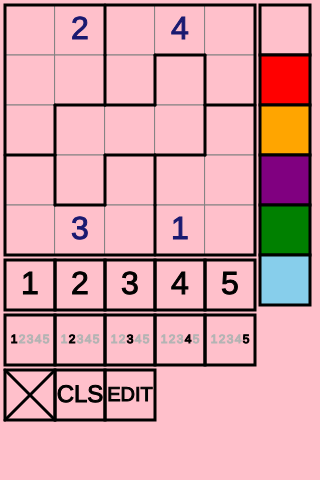
Frame 1 (no input)
Frame 60 (no input): identical to frame 1, image omitted
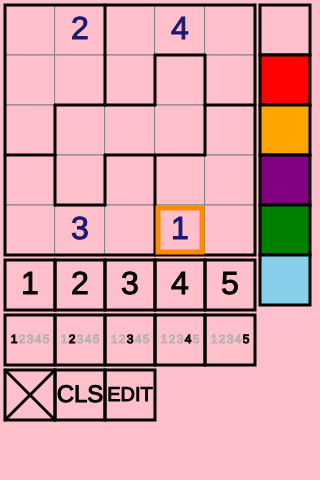
Frame 120 (the mouse pressed at the canvas centre since frame 60)

The p5.js sketch that drew these frames (run headless with seeded random() and noise() and a simulated clock; from frame 60 on, the mouse is pressed at the canvas centre):

// p5.js sketch
// ── sketch.js
'use strict';

let pattern = [];
let pattern_ans_list = [];
let ans_no;
let pattern_ans;

let pattern_no = 541;
let pattern_num = { 1:2, 3:4, 21:3, 23:1,};

let cell_color_no = [];
let cell_num = [];
let cell_small_num = [];


const GAP_Y = 5;
const STAGE_X = 5;
const STAGE_Y = GAP_Y;
const YOKO = 5;
const TATE = 5;
const SIZE = 50;

const color_palette = [
    'pink',
    'red', 'orange', 'purple', 'green', 'skyblue',
    //'limegreen', 'gray', 'blue', 'greenyellow',
    //'white', 'black',
];

const PALETTE_KAZU = color_palette.length;
const PALETTE_X = STAGE_X + YOKO * SIZE + GAP_Y;
const PALETTE_Y = STAGE_Y;
const PALETTE_YOKO = 1;
const PALETTE_TATE = color_palette.length;
const PALETTE_SIZE = SIZE;

const NUM_X = STAGE_X;
const NUM_Y = STAGE_Y + SIZE * 5 + GAP_Y;
const NUM_SIZE = Math.floor(SIZE * YOKO / 5);

const SMALL_NUM_X = STAGE_X;
const SMALL_NUM_Y = NUM_Y + NUM_SIZE + GAP_Y;
const SMALL_NUM_SIZE = NUM_SIZE;

const COMMAND_X = STAGE_X;
const COMMAND_Y = SMALL_NUM_Y + NUM_SIZE + GAP_Y;
const COMMAND_SIZE = NUM_SIZE;
const COMMAND_KAZU = 3;

let selected_cells = [];
let edit_mode = false;

//----------------------------------------
function setup() {
    createCanvas(320, 480);

    build_pattern(pattern_no);
    for (const k in pattern_num) {
        cell_num[k] = pattern_num[k];
    }
    edit_mode = false;
}

function draw() {
    if (edit_mode) {
        background('skyblue');
    } else {
        background('pink');
    }

    for (let i = 0; i < 25; i++) {
        let x = STAGE_X + (i % 5) * SIZE;
        let y = STAGE_Y + Math.floor(i / 5) * SIZE;
        let color_no = cell_color_no[i] || 0;
        let num = cell_num[i];
        let small_num = cell_small_num[i];
        
        fill(color_palette[color_no]);
        stroke(128);
        strokeWeight(1);
        rect(x, y, SIZE);

        if (edit_mode) {
            stroke('midnightblue');
            fill('midnightblue');
            strokeWeight(1);
            textSize(32);
            textAlign(CENTER, CENTER);
            text(pattern_ans[i], x + SIZE / 2, y + SIZE / 2);
        } else if (1 <= num && num <= 5) {
            if (i in pattern_num) {
                stroke('midnightblue');
                fill('midnightblue');
            } else {
                stroke(0);
                fill(0);
            }
            strokeWeight(1);
            textSize(32);
            textAlign(CENTER, CENTER);
            text(num, x + SIZE / 2, y + SIZE / 2);
        } else if (small_num && small_num.length > 0) {
            strokeWeight(1);
            textSize(12);
            textAlign(CENTER, CENTER);
            for (let num of small_num) {
                stroke(0)
                fill(0);
                text(num, x + NUM_SIZE / 2 + (num - 3) * 8, y + NUM_SIZE / 2);
            }
        }
    }

    //----------
    stroke(0);
    strokeWeight(3);
    for (let i = 0; i < 25; i++) {
        let x = STAGE_X + (i % 5) * SIZE;
        let y = STAGE_Y + Math.floor(i / 5) * SIZE;

        let block = [];
        for (let b of pattern) {
            if (b.includes(i)) {
                block = b;
                break;
            }
        }
        if (i % 5 != 4 && !block.includes(i + 1)) {
            line(x+SIZE, y, x+SIZE, y+SIZE);
        }
        if (i < 20 && !block.includes(i + 5)) {
            line(x, y+SIZE, x+SIZE, y+SIZE);
        }
    }
    stroke(0);
    strokeWeight(3);
    noFill();
    rect(STAGE_X, STAGE_Y, SIZE * 5);

    for (const cell of selected_cells) {
        let x = STAGE_X + (cell % YOKO) * SIZE;
        let y = STAGE_Y + Math.floor(cell / YOKO) * SIZE;
        stroke('darkorange');
        strokeWeight(5);
        noFill();
        rect(x + 3, y + 3, SIZE - 6);
    }

    //----------
    for (let i = 0; i < color_palette.length; i++) {
        let x = PALETTE_X + (i % PALETTE_YOKO) * PALETTE_SIZE;
        let y = PALETTE_Y + Math.floor(i / PALETTE_YOKO) * PALETTE_SIZE;
        stroke(0);
        strokeWeight(3);
        fill(color_palette[i]);
        rect(x, y, PALETTE_SIZE);
    }

    //----------
    for (let i = 0; i < 5; i++) {
        let x = NUM_X + i * NUM_SIZE;
        let y = NUM_Y;
        stroke(0);
        strokeWeight(3);
        noFill();
        rect(x, y, NUM_SIZE);

        let moji = `${i + 1}`;
        strokeWeight(1);
        fill(0);
        textSize(32);
        textAlign(CENTER, CENTER);
        if (edit_mode) {
            textSize(20);
            switch (i) {
            case 0:
                moji = '-100';
                break;
            case 1:
                moji = '-10';
                break;
            case 2:
                moji = `${pattern_no + 1}`;
                break;
            case 3:
                moji = '+10';
                break;
            case 4:
                moji = '+100';
                break;
            }
        }
        text(moji, x + NUM_SIZE / 2, y + NUM_SIZE / 2);
    }

    //----------
    for (let i = 0; i < 5; i++) {
        let x = SMALL_NUM_X + i * NUM_SIZE;
        let y = SMALL_NUM_Y;
    
        stroke(0);
        strokeWeight(3);
        noFill();
        rect(x, y, NUM_SIZE);

        strokeWeight(1);
        textSize(12);
        textAlign(CENTER, CENTER);
        stroke(180);
        fill(180);
        for (let j = 0; j < 5; j++) {
            if (j == i) continue;
            text(j + 1, x + NUM_SIZE / 2 + (j - 2) * 8, y + NUM_SIZE / 2);
        }
        stroke(0)
        fill(0);
        text(i + 1, x + NUM_SIZE / 2 + (i - 2) * 8, y + NUM_SIZE / 2);
    }

    //----------
    for (let i = 0; i < COMMAND_KAZU; i++) {
        let x = COMMAND_X + i * COMMAND_SIZE;
        let y = COMMAND_Y;
    
        stroke(0);
        strokeWeight(3);
        noFill();
        rect(x, y, COMMAND_SIZE);
        if (i == 0) {
            if (edit_mode) {
                strokeWeight(1);
                textSize(24)
                stroke(0);
                fill(0);
                text(ans_no + 1, x + COMMAND_SIZE / 2, y + COMMAND_SIZE / 2)
            } else {
                stroke(0);
                strokeWeight(3);
                line(x, y, x + COMMAND_SIZE, y + COMMAND_SIZE);
                line(x + COMMAND_SIZE, y, x, y + COMMAND_SIZE);
            }
        } else if (i == 1) {
            strokeWeight(1);
            textSize(24)
            stroke(0);
            fill(0);
            text('CLS', x + COMMAND_SIZE / 2, y + COMMAND_SIZE / 2)
        } else if (i == 2) {
            strokeWeight(1);
            textSize(20);
            stroke(0);
            fill(0);
            text('EDIT', x + COMMAND_SIZE / 2, y + COMMAND_SIZE / 2)
        }
    }
}

function mousePressed() {
    let yoko = Math.floor((mouseX - STAGE_X) / SIZE);
    let tate = Math.floor((mouseY - STAGE_Y) / SIZE);

    let palette_yoko = Math.floor((mouseX - PALETTE_X) / PALETTE_SIZE);
    let palette_tate = Math.floor((mouseY - PALETTE_Y) / PALETTE_SIZE);

    let num = -1;
    let small_num = -1;
    let cell_no = -1;
    let palette_no = -1;
    let command_no = -1;
    let unselected = false;
    if (0 <= yoko && yoko < YOKO && 0 <= tate && tate < TATE) {
        cell_no = yoko + tate * YOKO;
    } else if (0 <= palette_yoko && palette_yoko < PALETTE_YOKO && 0 <= palette_tate && palette_tate < PALETTE_TATE) {
        palette_no = palette_yoko + palette_tate * PALETTE_YOKO;
    } else if (NUM_X < mouseX && mouseX < NUM_X + NUM_SIZE * 5 && NUM_Y < mouseY && mouseY < NUM_Y + NUM_SIZE) {
        num = Math.floor((mouseX - NUM_X) / NUM_SIZE) + 1;
    } else if (SMALL_NUM_X < mouseX && mouseX < SMALL_NUM_X + NUM_SIZE * 5 && SMALL_NUM_Y < mouseY && mouseY < SMALL_NUM_Y + NUM_SIZE) {
        small_num = Math.floor((mouseX - NUM_X) / NUM_SIZE) + 1;
    } else if (COMMAND_X < mouseX && mouseX < COMMAND_X + COMMAND_SIZE * COMMAND_KAZU && COMMAND_Y < mouseY && mouseY < COMMAND_Y + COMMAND_SIZE) {
        command_no = Math.floor((mouseX - COMMAND_X) / COMMAND_SIZE);
    } else {
        unselected = true;
    }

    if (0 <= cell_no) {
        let idx = selected_cells.indexOf(cell_no);
        if (idx >= 0) {
            selected_cells.splice(idx, 1);
        } else {
            selected_cells.push(cell_no);
            //selected_cells = [cell_no];
        }
    } else if (0 <= palette_no && palette_no < PALETTE_KAZU) {
        for (const cell of selected_cells) {
            cell_color_no[cell] = palette_no;
        }
    } else if (1 <= num && num <= 5) {
        if (edit_mode) {
            switch (num) {
            case 1:
                pattern_no -= 100;
                break;                
            case 2:
                pattern_no -= 10;
                break;
            case 3:
                pattern_no++;
                break;
            case 4:
                pattern_no += 10;
                break;
            case 5:
                pattern_no += 100;
                break;
            }

            if (pattern_no < 0) {
                pattern_no += pattern_list.length;
            } else if (pattern_no >= pattern_list.length) {
                pattern_no = pattern_no - pattern_list.length;
            }
            build_pattern(pattern_no);
        } else {
            for (const cell of selected_cells) {
                if (!(cell in pattern_num)) {
                    cell_num[cell] = num;
                }
            }
        }
        selected_cells = [];
    } else if (1 <= small_num && small_num <= 5) {
        let delete_flg = false;
        if (selected_cells.length > 0) {
            const cell = selected_cells[selected_cells.length - 1];
            if (cell_small_num[cell] && cell_small_num[cell].includes(small_num)) {
                delete_flg = true;
            }
        }
        for (const cell of selected_cells) {
            if (delete_flg) {
                let idx = cell_small_num[cell].indexOf(small_num);
                if (idx >= 0) {
                    cell_small_num[cell].splice(idx, 1);
                }
            } else {
                if (cell_small_num[cell]) {
                    if (!cell_small_num[cell].includes(small_num)) {
                        cell_small_num[cell].push(small_num);
                    }
                } else {
                    cell_small_num[cell] = [small_num];
                }
            }
        }
    } else if (0 <= command_no) {
        if (command_no == 0) {
            if (edit_mode) {
                ans_no++;
                if (ans_no >= pattern_ans_list.length) {
                    ans_no = 0;
                }
                pattern_ans = pattern_ans_list[ans_no];
            } else {
                for (const cell of selected_cells) {
                    if (!(cell in pattern_num)) {
                        cell_num[cell] = 0;
                        cell_small_num[cell] = [];
                    }
                }
            }
        } else if (command_no == 1) {
            cell_num = [];
            cell_small_num = [];
            cell_color_no = [];
            for (const k in pattern_num) {
                cell_num[k] = pattern_num[k];
            }    
        } else if (command_no == 2) {
            if (edit_mode) {
                edit_mode = false;
                pattern_num = {};
                for (const cell of selected_cells) {
                    pattern_num[cell] = pattern_ans[cell];
                }

                cell_num = [];
                cell_small_num = [];
                cell_color_no = [];
                for (const k in pattern_num) {
                    cell_num[k] = pattern_num[k];
                }

                selected_cells = [];
            } else if (cell_small_num.length == 0 && cell_color_no.length == 0) {
                /*
                const moji = `パターン番号 1-${pattern_list.length}`;
                let result = prompt(moji, pattern_no + 1);
                */
                let result = pattern_no + 1;
                if (result && 1 <= result && result < pattern_list.length + 1) {
                    edit_mode = true;
                    pattern_no = result - 1;
                    build_pattern(pattern_no);
                    selected_cells = [];
                }
            }
        }
    } else if (unselected) {
        selected_cells = [];
    }
}
//-----------------------------------
function build_pattern(pattern_no) {
    pattern = build_pattern_sub(pattern_no);
    pattern_ans_list = build_pattern_ans(pattern);
    if (pattern_ans_list.length == 0) {
        pattern_ans_list.push([0,0,0,0,0,0,0,0,0,0,0,0,0,0,0,0,0,0,0,0,0,0,0,0,0,]);
    }
    ans_no = pattern_ans_list.length - 1;
    pattern_ans = pattern_ans_list[ans_no];
}

function build_pattern_sub(pattern_no) {
    let new_pattern  = [];
    let fifth_block = [0,1,2,3,4,5,6,7,8,9,10,11,12,13,14,15,16,17,18,19,20,21,22,23,24];
    const block_list = pattern_list[pattern_no];
    for (let i = 0; i < 4; i++) {
        new_pattern[i] = block_pattern_list[i][block_list[i]];
        fifth_block = fifth_block.filter(e => { return !new_pattern[i].includes(e) });
    }
    new_pattern[4] = fifth_block;
    return new_pattern;
}

function build_pattern_ans(new_pattern) {
    let ans_list = [];
    for (const ans of latin_square_list) {
        let flg = true;
        for (const block of new_pattern) {
            let arr = [];
            for (const e of block) {
                arr.push(ans[e]);
            }
            if (new Set(arr).size != 5) {
                flg = false;
                break;
            }
        }
        if (flg) {
            ans_list.push(ans);
        }
    }

    return ans_list;
}

// ── data.js
const latin_square_list = [
    [ 1,2,3,4,5,2,1,4,5,3,3,4,5,1,2,4,5,2,3,1,5,3,1,2,4,],
    [ 1,2,3,4,5,2,1,4,5,3,3,4,5,1,2,5,3,1,2,4,4,5,2,3,1,],
    [ 1,2,3,4,5,2,1,4,5,3,3,4,5,2,1,4,5,1,3,2,5,3,2,1,4,],
    [ 1,2,3,4,5,2,1,4,5,3,3,4,5,2,1,5,3,2,1,4,4,5,1,3,2,],
    [ 1,2,3,4,5,2,1,4,5,3,3,5,1,2,4,4,3,5,1,2,5,4,2,3,1,],
    [ 1,2,3,4,5,2,1,4,5,3,3,5,1,2,4,5,4,2,3,1,4,3,5,1,2,],
    [ 1,2,3,4,5,2,1,4,5,3,3,5,2,1,4,4,3,5,2,1,5,4,1,3,2,],
    [ 1,2,3,4,5,2,1,4,5,3,3,5,2,1,4,5,4,1,3,2,4,3,5,2,1,],
    [ 1,2,3,4,5,2,1,4,5,3,4,3,5,1,2,3,5,1,2,4,5,4,2,3,1,],
    [ 1,2,3,4,5,2,1,4,5,3,4,3,5,1,2,5,4,2,3,1,3,5,1,2,4,],
    [ 1,2,3,4,5,2,1,4,5,3,4,3,5,2,1,3,5,2,1,4,5,4,1,3,2,],
    [ 1,2,3,4,5,2,1,4,5,3,4,3,5,2,1,5,4,1,3,2,3,5,2,1,4,],
    [ 1,2,3,4,5,2,1,4,5,3,4,5,1,3,2,3,4,5,2,1,5,3,2,1,4,],
    [ 1,2,3,4,5,2,1,4,5,3,4,5,1,3,2,5,3,2,1,4,3,4,5,2,1,],
    [ 1,2,3,4,5,2,1,4,5,3,4,5,2,3,1,3,4,5,1,2,5,3,1,2,4,],
    [ 1,2,3,4,5,2,1,4,5,3,4,5,2,3,1,5,3,1,2,4,3,4,5,1,2,],
    [ 1,2,3,4,5,2,1,4,5,3,5,3,1,2,4,3,4,5,1,2,4,5,2,3,1,],
    [ 1,2,3,4,5,2,1,4,5,3,5,3,1,2,4,4,5,2,3,1,3,4,5,1,2,],
    [ 1,2,3,4,5,2,1,4,5,3,5,3,2,1,4,3,4,5,2,1,4,5,1,3,2,],
    [ 1,2,3,4,5,2,1,4,5,3,5,3,2,1,4,4,5,1,3,2,3,4,5,2,1,],
    [ 1,2,3,4,5,2,1,4,5,3,5,4,1,3,2,3,5,2,1,4,4,3,5,2,1,],
    [ 1,2,3,4,5,2,1,4,5,3,5,4,1,3,2,4,3,5,2,1,3,5,2,1,4,],
    [ 1,2,3,4,5,2,1,4,5,3,5,4,2,3,1,3,5,1,2,4,4,3,5,1,2,],
    [ 1,2,3,4,5,2,1,4,5,3,5,4,2,3,1,4,3,5,1,2,3,5,1,2,4,],
    [ 1,2,3,4,5,2,1,5,3,4,3,4,1,5,2,4,5,2,1,3,5,3,4,2,1,],
    [ 1,2,3,4,5,2,1,5,3,4,3,4,1,5,2,5,3,4,2,1,4,5,2,1,3,],
    [ 1,2,3,4,5,2,1,5,3,4,3,4,2,5,1,4,5,1,2,3,5,3,4,1,2,],
    [ 1,2,3,4,5,2,1,5,3,4,3,4,2,5,1,5,3,4,1,2,4,5,1,2,3,],
    [ 1,2,3,4,5,2,1,5,3,4,3,5,4,1,2,4,3,2,5,1,5,4,1,2,3,],
    [ 1,2,3,4,5,2,1,5,3,4,3,5,4,1,2,5,4,1,2,3,4,3,2,5,1,],
    [ 1,2,3,4,5,2,1,5,3,4,3,5,4,2,1,4,3,1,5,2,5,4,2,1,3,],
    [ 1,2,3,4,5,2,1,5,3,4,3,5,4,2,1,5,4,2,1,3,4,3,1,5,2,],
    [ 1,2,3,4,5,2,1,5,3,4,4,3,1,5,2,3,5,4,2,1,5,4,2,1,3,],
    [ 1,2,3,4,5,2,1,5,3,4,4,3,1,5,2,5,4,2,1,3,3,5,4,2,1,],
    [ 1,2,3,4,5,2,1,5,3,4,4,3,2,5,1,3,5,4,1,2,5,4,1,2,3,],
    [ 1,2,3,4,5,2,1,5,3,4,4,3,2,5,1,5,4,1,2,3,3,5,4,1,2,],
    [ 1,2,3,4,5,2,1,5,3,4,4,5,1,2,3,3,4,2,5,1,5,3,4,1,2,],
    [ 1,2,3,4,5,2,1,5,3,4,4,5,1,2,3,5,3,4,1,2,3,4,2,5,1,],
    [ 1,2,3,4,5,2,1,5,3,4,4,5,2,1,3,3,4,1,5,2,5,3,4,2,1,],
    [ 1,2,3,4,5,2,1,5,3,4,4,5,2,1,3,5,3,4,2,1,3,4,1,5,2,],
    [ 1,2,3,4,5,2,1,5,3,4,5,3,4,1,2,3,4,2,5,1,4,5,1,2,3,],
    [ 1,2,3,4,5,2,1,5,3,4,5,3,4,1,2,4,5,1,2,3,3,4,2,5,1,],
    [ 1,2,3,4,5,2,1,5,3,4,5,3,4,2,1,3,4,1,5,2,4,5,2,1,3,],
    [ 1,2,3,4,5,2,1,5,3,4,5,3,4,2,1,4,5,2,1,3,3,4,1,5,2,],
    [ 1,2,3,4,5,2,1,5,3,4,5,4,1,2,3,3,5,4,1,2,4,3,2,5,1,],
    [ 1,2,3,4,5,2,1,5,3,4,5,4,1,2,3,4,3,2,5,1,3,5,4,1,2,],
    [ 1,2,3,4,5,2,1,5,3,4,5,4,2,1,3,3,5,4,2,1,4,3,1,5,2,],
    [ 1,2,3,4,5,2,1,5,3,4,5,4,2,1,3,4,3,1,5,2,3,5,4,2,1,],
    [ 1,2,3,4,5,2,3,1,5,4,3,4,5,1,2,4,5,2,3,1,5,1,4,2,3,],
    [ 1,2,3,4,5,2,3,1,5,4,3,4,5,1,2,5,1,4,2,3,4,5,2,3,1,],
    [ 1,2,3,4,5,2,3,1,5,4,3,4,5,2,1,4,5,2,1,3,5,1,4,3,2,],
    [ 1,2,3,4,5,2,3,1,5,4,3,4,5,2,1,5,1,4,3,2,4,5,2,1,3,],
    [ 1,2,3,4,5,2,3,1,5,4,3,5,4,1,2,4,1,5,2,3,5,4,2,3,1,],
    [ 1,2,3,4,5,2,3,1,5,4,3,5,4,1,2,5,4,2,3,1,4,1,5,2,3,],
    [ 1,2,3,4,5,2,3,1,5,4,3,5,4,2,1,4,1,5,3,2,5,4,2,1,3,],
    [ 1,2,3,4,5,2,3,1,5,4,3,5,4,2,1,5,4,2,1,3,4,1,5,3,2,],
    [ 1,2,3,4,5,2,3,1,5,4,4,1,5,2,3,3,5,4,1,2,5,4,2,3,1,],
    [ 1,2,3,4,5,2,3,1,5,4,4,1,5,2,3,5,4,2,3,1,3,5,4,1,2,],
    [ 1,2,3,4,5,2,3,1,5,4,4,1,5,3,2,3,5,4,2,1,5,4,2,1,3,],
    [ 1,2,3,4,5,2,3,1,5,4,4,1,5,3,2,5,4,2,1,3,3,5,4,2,1,],
    [ 1,2,3,4,5,2,3,1,5,4,4,5,2,1,3,3,4,5,2,1,5,1,4,3,2,],
    [ 1,2,3,4,5,2,3,1,5,4,4,5,2,1,3,5,1,4,3,2,3,4,5,2,1,],
    [ 1,2,3,4,5,2,3,1,5,4,4,5,2,3,1,3,4,5,1,2,5,1,4,2,3,],
    [ 1,2,3,4,5,2,3,1,5,4,4,5,2,3,1,5,1,4,2,3,3,4,5,1,2,],
    [ 1,2,3,4,5,2,3,1,5,4,5,1,4,2,3,3,4,5,1,2,4,5,2,3,1,],
    [ 1,2,3,4,5,2,3,1,5,4,5,1,4,2,3,4,5,2,3,1,3,4,5,1,2,],
    [ 1,2,3,4,5,2,3,1,5,4,5,1,4,3,2,3,4,5,2,1,4,5,2,1,3,],
    [ 1,2,3,4,5,2,3,1,5,4,5,1,4,3,2,4,5,2,1,3,3,4,5,2,1,],
    [ 1,2,3,4,5,2,3,1,5,4,5,4,2,1,3,3,5,4,2,1,4,1,5,3,2,],
    [ 1,2,3,4,5,2,3,1,5,4,5,4,2,1,3,4,1,5,3,2,3,5,4,2,1,],
    [ 1,2,3,4,5,2,3,1,5,4,5,4,2,3,1,3,5,4,1,2,4,1,5,2,3,],
    [ 1,2,3,4,5,2,3,1,5,4,5,4,2,3,1,4,1,5,2,3,3,5,4,1,2,],
    [ 1,2,3,4,5,2,3,4,5,1,3,1,5,2,4,4,5,1,3,2,5,4,2,1,3,],
    [ 1,2,3,4,5,2,3,4,5,1,3,1,5,2,4,4,5,2,1,3,5,4,1,3,2,],
    [ 1,2,3,4,5,2,3,4,5,1,3,1,5,2,4,5,4,1,3,2,4,5,2,1,3,],
    [ 1,2,3,4,5,2,3,4,5,1,3,1,5,2,4,5,4,2,1,3,4,5,1,3,2,],
    [ 1,2,3,4,5,2,3,4,5,1,3,4,5,1,2,4,5,1,2,3,5,1,2,3,4,],
    [ 1,2,3,4,5,2,3,4,5,1,3,4,5,1,2,5,1,2,3,4,4,5,1,2,3,],
    [ 1,2,3,4,5,2,3,4,5,1,3,5,1,2,4,4,1,5,3,2,5,4,2,1,3,],
    [ 1,2,3,4,5,2,3,4,5,1,3,5,1,2,4,5,4,2,1,3,4,1,5,3,2,],
    [ 1,2,3,4,5,2,3,4,5,1,3,5,2,1,4,4,1,5,2,3,5,4,1,3,2,],
    [ 1,2,3,4,5,2,3,4,5,1,3,5,2,1,4,4,1,5,3,2,5,4,1,2,3,],
    [ 1,2,3,4,5,2,3,4,5,1,3,5,2,1,4,5,4,1,2,3,4,1,5,3,2,],
    [ 1,2,3,4,5,2,3,4,5,1,3,5,2,1,4,5,4,1,3,2,4,1,5,2,3,],
    [ 1,2,3,4,5,2,3,4,5,1,4,1,5,2,3,3,5,2,1,4,5,4,1,3,2,],
    [ 1,2,3,4,5,2,3,4,5,1,4,1,5,2,3,5,4,1,3,2,3,5,2,1,4,],
    [ 1,2,3,4,5,2,3,4,5,1,4,1,5,3,2,3,5,1,2,4,5,4,2,1,3,],
    [ 1,2,3,4,5,2,3,4,5,1,4,1,5,3,2,3,5,2,1,4,5,4,1,2,3,],
    [ 1,2,3,4,5,2,3,4,5,1,4,1,5,3,2,5,4,1,2,3,3,5,2,1,4,],
    [ 1,2,3,4,5,2,3,4,5,1,4,1,5,3,2,5,4,2,1,3,3,5,1,2,4,],
    [ 1,2,3,4,5,2,3,4,5,1,4,5,1,2,3,3,4,5,1,2,5,1,2,3,4,],
    [ 1,2,3,4,5,2,3,4,5,1,4,5,1,2,3,5,1,2,3,4,3,4,5,1,2,],
    [ 1,2,3,4,5,2,3,4,5,1,4,5,1,3,2,3,1,5,2,4,5,4,2,1,3,],
    [ 1,2,3,4,5,2,3,4,5,1,4,5,1,3,2,5,4,2,1,3,3,1,5,2,4,],
    [ 1,2,3,4,5,2,3,4,5,1,4,5,2,1,3,3,1,5,2,4,5,4,1,3,2,],
    [ 1,2,3,4,5,2,3,4,5,1,4,5,2,1,3,5,4,1,3,2,3,1,5,2,4,],
    [ 1,2,3,4,5,2,3,4,5,1,5,1,2,3,4,3,4,5,1,2,4,5,1,2,3,],
    [ 1,2,3,4,5,2,3,4,5,1,5,1,2,3,4,4,5,1,2,3,3,4,5,1,2,],
    [ 1,2,3,4,5,2,3,4,5,1,5,4,1,2,3,3,5,2,1,4,4,1,5,3,2,],
    [ 1,2,3,4,5,2,3,4,5,1,5,4,1,2,3,4,1,5,3,2,3,5,2,1,4,],
    [ 1,2,3,4,5,2,3,4,5,1,5,4,1,3,2,3,1,5,2,4,4,5,2,1,3,],
    [ 1,2,3,4,5,2,3,4,5,1,5,4,1,3,2,3,5,2,1,4,4,1,5,2,3,],
    [ 1,2,3,4,5,2,3,4,5,1,5,4,1,3,2,4,1,5,2,3,3,5,2,1,4,],
    [ 1,2,3,4,5,2,3,4,5,1,5,4,1,3,2,4,5,2,1,3,3,1,5,2,4,],
    [ 1,2,3,4,5,2,3,4,5,1,5,4,2,1,3,3,1,5,2,4,4,5,1,3,2,],
    [ 1,2,3,4,5,2,3,4,5,1,5,4,2,1,3,3,5,1,2,4,4,1,5,3,2,],
    [ 1,2,3,4,5,2,3,4,5,1,5,4,2,1,3,4,1,5,3,2,3,5,1,2,4,],
    [ 1,2,3,4,5,2,3,4,5,1,5,4,2,1,3,4,5,1,3,2,3,1,5,2,4,],
    [ 1,2,3,4,5,2,3,5,1,4,3,1,4,5,2,4,5,1,2,3,5,4,2,3,1,],
    [ 1,2,3,4,5,2,3,5,1,4,3,1,4,5,2,4,5,2,3,1,5,4,1,2,3,],
    [ 1,2,3,4,5,2,3,5,1,4,3,1,4,5,2,5,4,1,2,3,4,5,2,3,1,],
    [ 1,2,3,4,5,2,3,5,1,4,3,1,4,5,2,5,4,2,3,1,4,5,1,2,3,],
    [ 1,2,3,4,5,2,3,5,1,4,3,4,1,5,2,4,5,2,3,1,5,1,4,2,3,],
    [ 1,2,3,4,5,2,3,5,1,4,3,4,1,5,2,5,1,4,2,3,4,5,2,3,1,],
    [ 1,2,3,4,5,2,3,5,1,4,3,4,2,5,1,4,5,1,2,3,5,1,4,3,2,],
    [ 1,2,3,4,5,2,3,5,1,4,3,4,2,5,1,4,5,1,3,2,5,1,4,2,3,],
    [ 1,2,3,4,5,2,3,5,1,4,3,4,2,5,1,5,1,4,2,3,4,5,1,3,2,],
    [ 1,2,3,4,5,2,3,5,1,4,3,4,2,5,1,5,1,4,3,2,4,5,1,2,3,],
    [ 1,2,3,4,5,2,3,5,1,4,3,5,4,2,1,4,1,2,5,3,5,4,1,3,2,],
    [ 1,2,3,4,5,2,3,5,1,4,3,5,4,2,1,5,4,1,3,2,4,1,2,5,3,],
    [ 1,2,3,4,5,2,3,5,1,4,4,1,2,5,3,3,5,4,2,1,5,4,1,3,2,],
    [ 1,2,3,4,5,2,3,5,1,4,4,1,2,5,3,5,4,1,3,2,3,5,4,2,1,],
    [ 1,2,3,4,5,2,3,5,1,4,4,5,1,2,3,3,1,4,5,2,5,4,2,3,1,],
    [ 1,2,3,4,5,2,3,5,1,4,4,5,1,2,3,3,4,2,5,1,5,1,4,3,2,],
    [ 1,2,3,4,5,2,3,5,1,4,4,5,1,2,3,5,1,4,3,2,3,4,2,5,1,],
    [ 1,2,3,4,5,2,3,5,1,4,4,5,1,2,3,5,4,2,3,1,3,1,4,5,2,],
    [ 1,2,3,4,5,2,3,5,1,4,4,5,1,3,2,3,4,2,5,1,5,1,4,2,3,],
    [ 1,2,3,4,5,2,3,5,1,4,4,5,1,3,2,5,1,4,2,3,3,4,2,5,1,],
    [ 1,2,3,4,5,2,3,5,1,4,4,5,2,3,1,3,1,4,5,2,5,4,1,2,3,],
    [ 1,2,3,4,5,2,3,5,1,4,4,5,2,3,1,3,4,1,5,2,5,1,4,2,3,],
    [ 1,2,3,4,5,2,3,5,1,4,4,5,2,3,1,5,1,4,2,3,3,4,1,5,2,],
    [ 1,2,3,4,5,2,3,5,1,4,4,5,2,3,1,5,4,1,2,3,3,1,4,5,2,],
    [ 1,2,3,4,5,2,3,5,1,4,5,1,4,2,3,3,4,1,5,2,4,5,2,3,1,],
    [ 1,2,3,4,5,2,3,5,1,4,5,1,4,2,3,3,4,2,5,1,4,5,1,3,2,],
    [ 1,2,3,4,5,2,3,5,1,4,5,1,4,2,3,4,5,1,3,2,3,4,2,5,1,],
    [ 1,2,3,4,5,2,3,5,1,4,5,1,4,2,3,4,5,2,3,1,3,4,1,5,2,],
    [ 1,2,3,4,5,2,3,5,1,4,5,1,4,3,2,3,4,2,5,1,4,5,1,2,3,],
    [ 1,2,3,4,5,2,3,5,1,4,5,1,4,3,2,4,5,1,2,3,3,4,2,5,1,],
    [ 1,2,3,4,5,2,3,5,1,4,5,4,1,2,3,3,1,4,5,2,4,5,2,3,1,],
    [ 1,2,3,4,5,2,3,5,1,4,5,4,1,2,3,4,5,2,3,1,3,1,4,5,2,],
    [ 1,2,3,4,5,2,3,5,1,4,5,4,1,3,2,3,5,4,2,1,4,1,2,5,3,],
    [ 1,2,3,4,5,2,3,5,1,4,5,4,1,3,2,4,1,2,5,3,3,5,4,2,1,],
    [ 1,2,3,4,5,2,3,5,1,4,5,4,2,3,1,3,1,4,5,2,4,5,1,2,3,],
    [ 1,2,3,4,5,2,3,5,1,4,5,4,2,3,1,4,5,1,2,3,3,1,4,5,2,],
    [ 1,2,3,4,5,2,4,1,5,3,3,1,5,2,4,4,5,2,3,1,5,3,4,1,2,],
    [ 1,2,3,4,5,2,4,1,5,3,3,1,5,2,4,5,3,4,1,2,4,5,2,3,1,],
    [ 1,2,3,4,5,2,4,1,5,3,3,5,2,1,4,4,1,5,3,2,5,3,4,2,1,],
    [ 1,2,3,4,5,2,4,1,5,3,3,5,2,1,4,4,3,5,2,1,5,1,4,3,2,],
    [ 1,2,3,4,5,2,4,1,5,3,3,5,2,1,4,5,1,4,3,2,4,3,5,2,1,],
    [ 1,2,3,4,5,2,4,1,5,3,3,5,2,1,4,5,3,4,2,1,4,1,5,3,2,],
    [ 1,2,3,4,5,2,4,1,5,3,3,5,4,1,2,4,3,5,2,1,5,1,2,3,4,],
    [ 1,2,3,4,5,2,4,1,5,3,3,5,4,1,2,5,1,2,3,4,4,3,5,2,1,],
    [ 1,2,3,4,5,2,4,1,5,3,3,5,4,2,1,4,1,5,3,2,5,3,2,1,4,],
    [ 1,2,3,4,5,2,4,1,5,3,3,5,4,2,1,4,3,5,1,2,5,1,2,3,4,],
    [ 1,2,3,4,5,2,4,1,5,3,3,5,4,2,1,5,1,2,3,4,4,3,5,1,2,],
    [ 1,2,3,4,5,2,4,1,5,3,3,5,4,2,1,5,3,2,1,4,4,1,5,3,2,],
    [ 1,2,3,4,5,2,4,1,5,3,4,1,5,3,2,3,5,2,1,4,5,3,4,2,1,],
    [ 1,2,3,4,5,2,4,1,5,3,4,1,5,3,2,3,5,4,2,1,5,3,2,1,4,],
    [ 1,2,3,4,5,2,4,1,5,3,4,1,5,3,2,5,3,2,1,4,3,5,4,2,1,],
    [ 1,2,3,4,5,2,4,1,5,3,4,1,5,3,2,5,3,4,2,1,3,5,2,1,4,],
    [ 1,2,3,4,5,2,4,1,5,3,4,3,5,1,2,3,5,4,2,1,5,1,2,3,4,],
    [ 1,2,3,4,5,2,4,1,5,3,4,3,5,1,2,5,1,2,3,4,3,5,4,2,1,],
    [ 1,2,3,4,5,2,4,1,5,3,4,3,5,2,1,3,5,2,1,4,5,1,4,3,2,],
    [ 1,2,3,4,5,2,4,1,5,3,4,3,5,2,1,3,5,4,1,2,5,1,2,3,4,],
    [ 1,2,3,4,5,2,4,1,5,3,4,3,5,2,1,5,1,2,3,4,3,5,4,1,2,],
    [ 1,2,3,4,5,2,4,1,5,3,4,3,5,2,1,5,1,4,3,2,3,5,2,1,4,],
    [ 1,2,3,4,5,2,4,1,5,3,4,5,2,3,1,3,1,5,2,4,5,3,4,1,2,],
    [ 1,2,3,4,5,2,4,1,5,3,4,5,2,3,1,5,3,4,1,2,3,1,5,2,4,],
    [ 1,2,3,4,5,2,4,1,5,3,5,1,2,3,4,3,5,4,1,2,4,3,5,2,1,],
    [ 1,2,3,4,5,2,4,1,5,3,5,1,2,3,4,3,5,4,2,1,4,3,5,1,2,],
    [ 1,2,3,4,5,2,4,1,5,3,5,1,2,3,4,4,3,5,1,2,3,5,4,2,1,],
    [ 1,2,3,4,5,2,4,1,5,3,5,1,2,3,4,4,3,5,2,1,3,5,4,1,2,],
    [ 1,2,3,4,5,2,4,1,5,3,5,1,4,3,2,3,5,2,1,4,4,3,5,2,1,],
    [ 1,2,3,4,5,2,4,1,5,3,5,1,4,3,2,4,3,5,2,1,3,5,2,1,4,],
    [ 1,2,3,4,5,2,4,1,5,3,5,3,2,1,4,3,5,4,2,1,4,1,5,3,2,],
    [ 1,2,3,4,5,2,4,1,5,3,5,3,2,1,4,4,1,5,3,2,3,5,4,2,1,],
    [ 1,2,3,4,5,2,4,1,5,3,5,3,4,1,2,3,1,5,2,4,4,5,2,3,1,],
    [ 1,2,3,4,5,2,4,1,5,3,5,3,4,1,2,4,5,2,3,1,3,1,5,2,4,],
    [ 1,2,3,4,5,2,4,1,5,3,5,3,4,2,1,3,5,2,1,4,4,1,5,3,2,],
    [ 1,2,3,4,5,2,4,1,5,3,5,3,4,2,1,4,1,5,3,2,3,5,2,1,4,],
    [ 1,2,3,4,5,2,4,5,1,3,3,1,2,5,4,4,5,1,3,2,5,3,4,2,1,],
    [ 1,2,3,4,5,2,4,5,1,3,3,1,2,5,4,5,3,4,2,1,4,5,1,3,2,],
    [ 1,2,3,4,5,2,4,5,1,3,3,1,4,5,2,4,5,2,3,1,5,3,1,2,4,],
    [ 1,2,3,4,5,2,4,5,1,3,3,1,4,5,2,5,3,1,2,4,4,5,2,3,1,],
    [ 1,2,3,4,5,2,4,5,1,3,3,5,1,2,4,4,3,2,5,1,5,1,4,3,2,],
    [ 1,2,3,4,5,2,4,5,1,3,3,5,1,2,4,5,1,4,3,2,4,3,2,5,1,],
    [ 1,2,3,4,5,2,4,5,1,3,3,5,4,2,1,4,3,1,5,2,5,1,2,3,4,],
    [ 1,2,3,4,5,2,4,5,1,3,3,5,4,2,1,5,1,2,3,4,4,3,1,5,2,],
    [ 1,2,3,4,5,2,4,5,1,3,4,3,1,5,2,3,5,4,2,1,5,1,2,3,4,],
    [ 1,2,3,4,5,2,4,5,1,3,4,3,1,5,2,5,1,2,3,4,3,5,4,2,1,],
    [ 1,2,3,4,5,2,4,5,1,3,4,3,2,5,1,3,5,1,2,4,5,1,4,3,2,],
    [ 1,2,3,4,5,2,4,5,1,3,4,3,2,5,1,5,1,4,3,2,3,5,1,2,4,],
    [ 1,2,3,4,5,2,4,5,1,3,4,5,1,3,2,3,1,2,5,4,5,3,4,2,1,],
    [ 1,2,3,4,5,2,4,5,1,3,4,5,1,3,2,5,3,4,2,1,3,1,2,5,4,],
    [ 1,2,3,4,5,2,4,5,1,3,4,5,2,3,1,3,1,4,5,2,5,3,1,2,4,],
    [ 1,2,3,4,5,2,4,5,1,3,4,5,2,3,1,5,3,1,2,4,3,1,4,5,2,],
    [ 1,2,3,4,5,2,4,5,1,3,5,1,2,3,4,3,5,4,2,1,4,3,1,5,2,],
    [ 1,2,3,4,5,2,4,5,1,3,5,1,2,3,4,4,3,1,5,2,3,5,4,2,1,],
    [ 1,2,3,4,5,2,4,5,1,3,5,1,4,3,2,3,5,1,2,4,4,3,2,5,1,],
    [ 1,2,3,4,5,2,4,5,1,3,5,1,4,3,2,4,3,2,5,1,3,5,1,2,4,],
    [ 1,2,3,4,5,2,4,5,1,3,5,3,1,2,4,3,1,4,5,2,4,5,2,3,1,],
    [ 1,2,3,4,5,2,4,5,1,3,5,3,1,2,4,4,5,2,3,1,3,1,4,5,2,],
    [ 1,2,3,4,5,2,4,5,1,3,5,3,4,2,1,3,1,2,5,4,4,5,1,3,2,],
    [ 1,2,3,4,5,2,4,5,1,3,5,3,4,2,1,4,5,1,3,2,3,1,2,5,4,],
    [ 1,2,3,4,5,2,4,5,3,1,3,1,2,5,4,4,5,1,2,3,5,3,4,1,2,],
    [ 1,2,3,4,5,2,4,5,3,1,3,1,2,5,4,5,3,4,1,2,4,5,1,2,3,],
    [ 1,2,3,4,5,2,4,5,3,1,3,1,4,5,2,4,5,1,2,3,5,3,2,1,4,],
    [ 1,2,3,4,5,2,4,5,3,1,3,1,4,5,2,4,5,2,1,3,5,3,1,2,4,],
    [ 1,2,3,4,5,2,4,5,3,1,3,1,4,5,2,5,3,1,2,4,4,5,2,1,3,],
    [ 1,2,3,4,5,2,4,5,3,1,3,1,4,5,2,5,3,2,1,4,4,5,1,2,3,],
    [ 1,2,3,4,5,2,4,5,3,1,3,5,1,2,4,4,1,2,5,3,5,3,4,1,2,],
    [ 1,2,3,4,5,2,4,5,3,1,3,5,1,2,4,5,3,4,1,2,4,1,2,5,3,],
    [ 1,2,3,4,5,2,4,5,3,1,3,5,2,1,4,4,3,1,5,2,5,1,4,2,3,],
    [ 1,2,3,4,5,2,4,5,3,1,3,5,2,1,4,5,1,4,2,3,4,3,1,5,2,],
    [ 1,2,3,4,5,2,4,5,3,1,3,5,4,1,2,4,1,2,5,3,5,3,1,2,4,],
    [ 1,2,3,4,5,2,4,5,3,1,3,5,4,1,2,5,3,1,2,4,4,1,2,5,3,],
    [ 1,2,3,4,5,2,4,5,3,1,4,1,2,5,3,3,5,1,2,4,5,3,4,1,2,],
    [ 1,2,3,4,5,2,4,5,3,1,4,1,2,5,3,3,5,4,1,2,5,3,1,2,4,],
    [ 1,2,3,4,5,2,4,5,3,1,4,1,2,5,3,5,3,1,2,4,3,5,4,1,2,],
    [ 1,2,3,4,5,2,4,5,3,1,4,1,2,5,3,5,3,4,1,2,3,5,1,2,4,],
    [ 1,2,3,4,5,2,4,5,3,1,4,3,1,5,2,3,5,2,1,4,5,1,4,2,3,],
    [ 1,2,3,4,5,2,4,5,3,1,4,3,1,5,2,5,1,4,2,3,3,5,2,1,4,],
    [ 1,2,3,4,5,2,4,5,3,1,4,5,1,2,3,3,1,2,5,4,5,3,4,1,2,],
    [ 1,2,3,4,5,2,4,5,3,1,4,5,1,2,3,3,1,4,5,2,5,3,2,1,4,],
    [ 1,2,3,4,5,2,4,5,3,1,4,5,1,2,3,5,3,2,1,4,3,1,4,5,2,],
    [ 1,2,3,4,5,2,4,5,3,1,4,5,1,2,3,5,3,4,1,2,3,1,2,5,4,],
    [ 1,2,3,4,5,2,4,5,3,1,4,5,2,1,3,3,1,4,5,2,5,3,1,2,4,],
    [ 1,2,3,4,5,2,4,5,3,1,4,5,2,1,3,5,3,1,2,4,3,1,4,5,2,],
    [ 1,2,3,4,5,2,4,5,3,1,5,1,4,2,3,3,5,2,1,4,4,3,1,5,2,],
    [ 1,2,3,4,5,2,4,5,3,1,5,1,4,2,3,4,3,1,5,2,3,5,2,1,4,],
    [ 1,2,3,4,5,2,4,5,3,1,5,3,1,2,4,3,1,4,5,2,4,5,2,1,3,],
    [ 1,2,3,4,5,2,4,5,3,1,5,3,1,2,4,3,5,4,1,2,4,1,2,5,3,],
    [ 1,2,3,4,5,2,4,5,3,1,5,3,1,2,4,4,1,2,5,3,3,5,4,1,2,],
    [ 1,2,3,4,5,2,4,5,3,1,5,3,1,2,4,4,5,2,1,3,3,1,4,5,2,],
    [ 1,2,3,4,5,2,4,5,3,1,5,3,2,1,4,3,1,4,5,2,4,5,1,2,3,],
    [ 1,2,3,4,5,2,4,5,3,1,5,3,2,1,4,4,5,1,2,3,3,1,4,5,2,],
    [ 1,2,3,4,5,2,4,5,3,1,5,3,4,1,2,3,1,2,5,4,4,5,1,2,3,],
    [ 1,2,3,4,5,2,4,5,3,1,5,3,4,1,2,3,5,1,2,4,4,1,2,5,3,],
    [ 1,2,3,4,5,2,4,5,3,1,5,3,4,1,2,4,1,2,5,3,3,5,1,2,4,],
    [ 1,2,3,4,5,2,4,5,3,1,5,3,4,1,2,4,5,1,2,3,3,1,2,5,4,],
    [ 1,2,3,4,5,2,5,1,3,4,3,1,4,5,2,4,3,5,2,1,5,4,2,1,3,],
    [ 1,2,3,4,5,2,5,1,3,4,3,1,4,5,2,5,4,2,1,3,4,3,5,2,1,],
    [ 1,2,3,4,5,2,5,1,3,4,3,4,2,5,1,4,1,5,2,3,5,3,4,1,2,],
    [ 1,2,3,4,5,2,5,1,3,4,3,4,2,5,1,4,3,5,1,2,5,1,4,2,3,],
    [ 1,2,3,4,5,2,5,1,3,4,3,4,2,5,1,5,1,4,2,3,4,3,5,1,2,],
    [ 1,2,3,4,5,2,5,1,3,4,3,4,2,5,1,5,3,4,1,2,4,1,5,2,3,],
    [ 1,2,3,4,5,2,5,1,3,4,3,4,5,1,2,4,1,2,5,3,5,3,4,2,1,],
    [ 1,2,3,4,5,2,5,1,3,4,3,4,5,1,2,4,3,2,5,1,5,1,4,2,3,],
    [ 1,2,3,4,5,2,5,1,3,4,3,4,5,1,2,5,1,4,2,3,4,3,2,5,1,],
    [ 1,2,3,4,5,2,5,1,3,4,3,4,5,1,2,5,3,4,2,1,4,1,2,5,3,],
    [ 1,2,3,4,5,2,5,1,3,4,3,4,5,2,1,4,1,2,5,3,5,3,4,1,2,],
    [ 1,2,3,4,5,2,5,1,3,4,3,4,5,2,1,5,3,4,1,2,4,1,2,5,3,],
    [ 1,2,3,4,5,2,5,1,3,4,4,1,2,5,3,3,4,5,1,2,5,3,4,2,1,],
    [ 1,2,3,4,5,2,5,1,3,4,4,1,2,5,3,3,4,5,2,1,5,3,4,1,2,],
    [ 1,2,3,4,5,2,5,1,3,4,4,1,2,5,3,5,3,4,1,2,3,4,5,2,1,],
    [ 1,2,3,4,5,2,5,1,3,4,4,1,2,5,3,5,3,4,2,1,3,4,5,1,2,],
    [ 1,2,3,4,5,2,5,1,3,4,4,1,5,2,3,3,4,2,5,1,5,3,4,1,2,],
    [ 1,2,3,4,5,2,5,1,3,4,4,1,5,2,3,5,3,4,1,2,3,4,2,5,1,],
    [ 1,2,3,4,5,2,5,1,3,4,4,3,2,5,1,3,4,5,1,2,5,1,4,2,3,],
    [ 1,2,3,4,5,2,5,1,3,4,4,3,2,5,1,5,1,4,2,3,3,4,5,1,2,],
    [ 1,2,3,4,5,2,5,1,3,4,4,3,5,1,2,3,4,2,5,1,5,1,4,2,3,],
    [ 1,2,3,4,5,2,5,1,3,4,4,3,5,1,2,5,1,4,2,3,3,4,2,5,1,],
    [ 1,2,3,4,5,2,5,1,3,4,4,3,5,2,1,3,1,4,5,2,5,4,2,1,3,],
    [ 1,2,3,4,5,2,5,1,3,4,4,3,5,2,1,5,4,2,1,3,3,1,4,5,2,],
    [ 1,2,3,4,5,2,5,1,3,4,5,1,4,2,3,3,4,2,5,1,4,3,5,1,2,],
    [ 1,2,3,4,5,2,5,1,3,4,5,1,4,2,3,3,4,5,1,2,4,3,2,5,1,],
    [ 1,2,3,4,5,2,5,1,3,4,5,1,4,2,3,4,3,2,5,1,3,4,5,1,2,],
    [ 1,2,3,4,5,2,5,1,3,4,5,1,4,2,3,4,3,5,1,2,3,4,2,5,1,],
    [ 1,2,3,4,5,2,5,1,3,4,5,3,4,1,2,3,4,2,5,1,4,1,5,2,3,],
    [ 1,2,3,4,5,2,5,1,3,4,5,3,4,1,2,3,4,5,2,1,4,1,2,5,3,],
    [ 1,2,3,4,5,2,5,1,3,4,5,3,4,1,2,4,1,2,5,3,3,4,5,2,1,],
    [ 1,2,3,4,5,2,5,1,3,4,5,3,4,1,2,4,1,5,2,3,3,4,2,5,1,],
    [ 1,2,3,4,5,2,5,1,3,4,5,3,4,2,1,3,4,5,1,2,4,1,2,5,3,],
    [ 1,2,3,4,5,2,5,1,3,4,5,3,4,2,1,4,1,2,5,3,3,4,5,1,2,],
    [ 1,2,3,4,5,2,5,1,3,4,5,4,2,1,3,3,1,4,5,2,4,3,5,2,1,],
    [ 1,2,3,4,5,2,5,1,3,4,5,4,2,1,3,4,3,5,2,1,3,1,4,5,2,],
    [ 1,2,3,4,5,2,5,4,1,3,3,1,2,5,4,4,3,5,2,1,5,4,1,3,2,],
    [ 1,2,3,4,5,2,5,4,1,3,3,1,2,5,4,5,4,1,3,2,4,3,5,2,1,],
    [ 1,2,3,4,5,2,5,4,1,3,3,1,5,2,4,4,3,1,5,2,5,4,2,3,1,],
    [ 1,2,3,4,5,2,5,4,1,3,3,1,5,2,4,4,3,2,5,1,5,4,1,3,2,],
    [ 1,2,3,4,5,2,5,4,1,3,3,1,5,2,4,5,4,1,3,2,4,3,2,5,1,],
    [ 1,2,3,4,5,2,5,4,1,3,3,1,5,2,4,5,4,2,3,1,4,3,1,5,2,],
    [ 1,2,3,4,5,2,5,4,1,3,3,4,1,5,2,4,3,5,2,1,5,1,2,3,4,],
    [ 1,2,3,4,5,2,5,4,1,3,3,4,1,5,2,5,1,2,3,4,4,3,5,2,1,],
    [ 1,2,3,4,5,2,5,4,1,3,3,4,2,5,1,4,1,5,3,2,5,3,1,2,4,],
    [ 1,2,3,4,5,2,5,4,1,3,3,4,2,5,1,5,3,1,2,4,4,1,5,3,2,],
    [ 1,2,3,4,5,2,5,4,1,3,3,4,5,2,1,4,3,1,5,2,5,1,2,3,4,],
    [ 1,2,3,4,5,2,5,4,1,3,3,4,5,2,1,5,1,2,3,4,4,3,1,5,2,],
    [ 1,2,3,4,5,2,5,4,1,3,4,1,5,3,2,3,4,2,5,1,5,3,1,2,4,],
    [ 1,2,3,4,5,2,5,4,1,3,4,1,5,3,2,5,3,1,2,4,3,4,2,5,1,],
    [ 1,2,3,4,5,2,5,4,1,3,4,3,1,5,2,3,1,5,2,4,5,4,2,3,1,],
    [ 1,2,3,4,5,2,5,4,1,3,4,3,1,5,2,3,4,5,2,1,5,1,2,3,4,],
    [ 1,2,3,4,5,2,5,4,1,3,4,3,1,5,2,5,1,2,3,4,3,4,5,2,1,],
    [ 1,2,3,4,5,2,5,4,1,3,4,3,1,5,2,5,4,2,3,1,3,1,5,2,4,],
    [ 1,2,3,4,5,2,5,4,1,3,4,3,2,5,1,3,1,5,2,4,5,4,1,3,2,],
    [ 1,2,3,4,5,2,5,4,1,3,4,3,2,5,1,5,4,1,3,2,3,1,5,2,4,],
    [ 1,2,3,4,5,2,5,4,1,3,4,3,5,2,1,3,1,2,5,4,5,4,1,3,2,],
    [ 1,2,3,4,5,2,5,4,1,3,4,3,5,2,1,3,4,1,5,2,5,1,2,3,4,],
    [ 1,2,3,4,5,2,5,4,1,3,4,3,5,2,1,5,1,2,3,4,3,4,1,5,2,],
    [ 1,2,3,4,5,2,5,4,1,3,4,3,5,2,1,5,4,1,3,2,3,1,2,5,4,],
    [ 1,2,3,4,5,2,5,4,1,3,5,1,2,3,4,3,4,1,5,2,4,3,5,2,1,],
    [ 1,2,3,4,5,2,5,4,1,3,5,1,2,3,4,3,4,5,2,1,4,3,1,5,2,],
    [ 1,2,3,4,5,2,5,4,1,3,5,1,2,3,4,4,3,1,5,2,3,4,5,2,1,],
    [ 1,2,3,4,5,2,5,4,1,3,5,1,2,3,4,4,3,5,2,1,3,4,1,5,2,],
    [ 1,2,3,4,5,2,5,4,1,3,5,3,1,2,4,3,4,2,5,1,4,1,5,3,2,],
    [ 1,2,3,4,5,2,5,4,1,3,5,3,1,2,4,4,1,5,3,2,3,4,2,5,1,],
    [ 1,2,3,4,5,2,5,4,1,3,5,4,1,3,2,3,1,2,5,4,4,3,5,2,1,],
    [ 1,2,3,4,5,2,5,4,1,3,5,4,1,3,2,3,1,5,2,4,4,3,2,5,1,],
    [ 1,2,3,4,5,2,5,4,1,3,5,4,1,3,2,4,3,2,5,1,3,1,5,2,4,],
    [ 1,2,3,4,5,2,5,4,1,3,5,4,1,3,2,4,3,5,2,1,3,1,2,5,4,],
    [ 1,2,3,4,5,2,5,4,1,3,5,4,2,3,1,3,1,5,2,4,4,3,1,5,2,],
    [ 1,2,3,4,5,2,5,4,1,3,5,4,2,3,1,4,3,1,5,2,3,1,5,2,4,],
    [ 1,2,3,4,5,2,5,4,3,1,3,1,2,5,4,4,3,5,1,2,5,4,1,2,3,],
    [ 1,2,3,4,5,2,5,4,3,1,3,1,2,5,4,5,4,1,2,3,4,3,5,1,2,],
    [ 1,2,3,4,5,2,5,4,3,1,3,1,5,2,4,4,3,1,5,2,5,4,2,1,3,],
    [ 1,2,3,4,5,2,5,4,3,1,3,1,5,2,4,5,4,2,1,3,4,3,1,5,2,],
    [ 1,2,3,4,5,2,5,4,3,1,3,4,1,5,2,4,1,5,2,3,5,3,2,1,4,],
    [ 1,2,3,4,5,2,5,4,3,1,3,4,1,5,2,5,3,2,1,4,4,1,5,2,3,],
    [ 1,2,3,4,5,2,5,4,3,1,3,4,5,1,2,4,1,2,5,3,5,3,1,2,4,],
    [ 1,2,3,4,5,2,5,4,3,1,3,4,5,1,2,5,3,1,2,4,4,1,2,5,3,],
    [ 1,2,3,4,5,2,5,4,3,1,4,1,2,5,3,3,4,5,1,2,5,3,1,2,4,],
    [ 1,2,3,4,5,2,5,4,3,1,4,1,2,5,3,5,3,1,2,4,3,4,5,1,2,],
    [ 1,2,3,4,5,2,5,4,3,1,4,1,5,2,3,3,4,1,5,2,5,3,2,1,4,],
    [ 1,2,3,4,5,2,5,4,3,1,4,1,5,2,3,5,3,2,1,4,3,4,1,5,2,],
    [ 1,2,3,4,5,2,5,4,3,1,4,3,1,5,2,3,1,5,2,4,5,4,2,1,3,],
    [ 1,2,3,4,5,2,5,4,3,1,4,3,1,5,2,5,4,2,1,3,3,1,5,2,4,],
    [ 1,2,3,4,5,2,5,4,3,1,4,3,5,1,2,3,1,2,5,4,5,4,1,2,3,],
    [ 1,2,3,4,5,2,5,4,3,1,4,3,5,1,2,5,4,1,2,3,3,1,2,5,4,],
    [ 1,2,3,4,5,2,5,4,3,1,5,3,1,2,4,3,4,5,1,2,4,1,2,5,3,],
    [ 1,2,3,4,5,2,5,4,3,1,5,3,1,2,4,4,1,2,5,3,3,4,5,1,2,],
    [ 1,2,3,4,5,2,5,4,3,1,5,3,2,1,4,3,4,1,5,2,4,1,5,2,3,],
    [ 1,2,3,4,5,2,5,4,3,1,5,3,2,1,4,4,1,5,2,3,3,4,1,5,2,],
    [ 1,2,3,4,5,2,5,4,3,1,5,4,1,2,3,3,1,2,5,4,4,3,5,1,2,],
    [ 1,2,3,4,5,2,5,4,3,1,5,4,1,2,3,4,3,5,1,2,3,1,2,5,4,],
    [ 1,2,3,4,5,2,5,4,3,1,5,4,2,1,3,3,1,5,2,4,4,3,1,5,2,],
    [ 1,2,3,4,5,2,5,4,3,1,5,4,2,1,3,4,3,1,5,2,3,1,5,2,4,],
    [ 1,2,3,4,5,3,1,2,5,4,2,4,5,1,3,4,5,1,3,2,5,3,4,2,1,],
    [ 1,2,3,4,5,3,1,2,5,4,2,4,5,1,3,5,3,4,2,1,4,5,1,3,2,],
    [ 1,2,3,4,5,3,1,2,5,4,2,4,5,3,1,4,5,1,2,3,5,3,4,1,2,],
    [ 1,2,3,4,5,3,1,2,5,4,2,4,5,3,1,5,3,4,1,2,4,5,1,2,3,],
    [ 1,2,3,4,5,3,1,2,5,4,2,5,4,1,3,4,3,5,2,1,5,4,1,3,2,],
    [ 1,2,3,4,5,3,1,2,5,4,2,5,4,1,3,5,4,1,3,2,4,3,5,2,1,],
    [ 1,2,3,4,5,3,1,2,5,4,2,5,4,3,1,4,3,5,1,2,5,4,1,2,3,],
    [ 1,2,3,4,5,3,1,2,5,4,2,5,4,3,1,5,4,1,2,3,4,3,5,1,2,],
    [ 1,2,3,4,5,3,1,2,5,4,4,3,5,1,2,2,5,4,3,1,5,4,1,2,3,],
    [ 1,2,3,4,5,3,1,2,5,4,4,3,5,1,2,5,4,1,2,3,2,5,4,3,1,],
    [ 1,2,3,4,5,3,1,2,5,4,4,3,5,2,1,2,5,4,1,3,5,4,1,3,2,],
    [ 1,2,3,4,5,3,1,2,5,4,4,3,5,2,1,5,4,1,3,2,2,5,4,1,3,],
    [ 1,2,3,4,5,3,1,2,5,4,4,5,1,2,3,2,4,5,3,1,5,3,4,1,2,],
    [ 1,2,3,4,5,3,1,2,5,4,4,5,1,2,3,5,3,4,1,2,2,4,5,3,1,],
    [ 1,2,3,4,5,3,1,2,5,4,4,5,1,3,2,2,4,5,1,3,5,3,4,2,1,],
    [ 1,2,3,4,5,3,1,2,5,4,4,5,1,3,2,5,3,4,2,1,2,4,5,1,3,],
    [ 1,2,3,4,5,3,1,2,5,4,5,3,4,1,2,2,4,5,3,1,4,5,1,2,3,],
    [ 1,2,3,4,5,3,1,2,5,4,5,3,4,1,2,4,5,1,2,3,2,4,5,3,1,],
    [ 1,2,3,4,5,3,1,2,5,4,5,3,4,2,1,2,4,5,1,3,4,5,1,3,2,],
    [ 1,2,3,4,5,3,1,2,5,4,5,3,4,2,1,4,5,1,3,2,2,4,5,1,3,],
    [ 1,2,3,4,5,3,1,2,5,4,5,4,1,2,3,2,5,4,3,1,4,3,5,1,2,],
    [ 1,2,3,4,5,3,1,2,5,4,5,4,1,2,3,4,3,5,1,2,2,5,4,3,1,],
    [ 1,2,3,4,5,3,1,2,5,4,5,4,1,3,2,2,5,4,1,3,4,3,5,2,1,],
    [ 1,2,3,4,5,3,1,2,5,4,5,4,1,3,2,4,3,5,2,1,2,5,4,1,3,],
    [ 1,2,3,4,5,3,1,4,5,2,2,3,5,1,4,4,5,1,2,3,5,4,2,3,1,],
    [ 1,2,3,4,5,3,1,4,5,2,2,3,5,1,4,4,5,2,3,1,5,4,1,2,3,],
    [ 1,2,3,4,5,3,1,4,5,2,2,3,5,1,4,5,4,1,2,3,4,5,2,3,1,],
    [ 1,2,3,4,5,3,1,4,5,2,2,3,5,1,4,5,4,2,3,1,4,5,1,2,3,],
    [ 1,2,3,4,5,3,1,4,5,2,2,4,5,1,3,4,5,2,3,1,5,3,1,2,4,],
    [ 1,2,3,4,5,3,1,4,5,2,2,4,5,1,3,5,3,1,2,4,4,5,2,3,1,],
    [ 1,2,3,4,5,3,1,4,5,2,2,4,5,3,1,4,5,1,2,3,5,3,2,1,4,],
    [ 1,2,3,4,5,3,1,4,5,2,2,4,5,3,1,4,5,2,1,3,5,3,1,2,4,],
    [ 1,2,3,4,5,3,1,4,5,2,2,4,5,3,1,5,3,1,2,4,4,5,2,1,3,],
    [ 1,2,3,4,5,3,1,4,5,2,2,4,5,3,1,5,3,2,1,4,4,5,1,2,3,],
    [ 1,2,3,4,5,3,1,4,5,2,2,5,1,3,4,4,3,5,2,1,5,4,2,1,3,],
    [ 1,2,3,4,5,3,1,4,5,2,2,5,1,3,4,5,4,2,1,3,4,3,5,2,1,],
    [ 1,2,3,4,5,3,1,4,5,2,4,3,5,2,1,2,5,1,3,4,5,4,2,1,3,],
    [ 1,2,3,4,5,3,1,4,5,2,4,3,5,2,1,5,4,2,1,3,2,5,1,3,4,],
    [ 1,2,3,4,5,3,1,4,5,2,4,5,1,2,3,2,3,5,1,4,5,4,2,3,1,],
    [ 1,2,3,4,5,3,1,4,5,2,4,5,1,2,3,2,4,5,3,1,5,3,2,1,4,],
    [ 1,2,3,4,5,3,1,4,5,2,4,5,1,2,3,5,3,2,1,4,2,4,5,3,1,],
    [ 1,2,3,4,5,3,1,4,5,2,4,5,1,2,3,5,4,2,3,1,2,3,5,1,4,],
    [ 1,2,3,4,5,3,1,4,5,2,4,5,2,1,3,2,4,5,3,1,5,3,1,2,4,],
    [ 1,2,3,4,5,3,1,4,5,2,4,5,2,1,3,5,3,1,2,4,2,4,5,3,1,],
    [ 1,2,3,4,5,3,1,4,5,2,4,5,2,3,1,2,3,5,1,4,5,4,1,2,3,],
    [ 1,2,3,4,5,3,1,4,5,2,4,5,2,3,1,2,4,5,1,3,5,3,1,2,4,],
    [ 1,2,3,4,5,3,1,4,5,2,4,5,2,3,1,5,3,1,2,4,2,4,5,1,3,],
    [ 1,2,3,4,5,3,1,4,5,2,4,5,2,3,1,5,4,1,2,3,2,3,5,1,4,],
    [ 1,2,3,4,5,3,1,4,5,2,5,3,1,2,4,2,4,5,1,3,4,5,2,3,1,],
    [ 1,2,3,4,5,3,1,4,5,2,5,3,1,2,4,2,4,5,3,1,4,5,2,1,3,],
    [ 1,2,3,4,5,3,1,4,5,2,5,3,1,2,4,4,5,2,1,3,2,4,5,3,1,],
    [ 1,2,3,4,5,3,1,4,5,2,5,3,1,2,4,4,5,2,3,1,2,4,5,1,3,],
    [ 1,2,3,4,5,3,1,4,5,2,5,3,2,1,4,2,4,5,3,1,4,5,1,2,3,],
    [ 1,2,3,4,5,3,1,4,5,2,5,3,2,1,4,4,5,1,2,3,2,4,5,3,1,],
    [ 1,2,3,4,5,3,1,4,5,2,5,4,1,2,3,2,3,5,1,4,4,5,2,3,1,],
    [ 1,2,3,4,5,3,1,4,5,2,5,4,1,2,3,4,5,2,3,1,2,3,5,1,4,],
    [ 1,2,3,4,5,3,1,4,5,2,5,4,2,1,3,2,5,1,3,4,4,3,5,2,1,],
    [ 1,2,3,4,5,3,1,4,5,2,5,4,2,1,3,4,3,5,2,1,2,5,1,3,4,],
    [ 1,2,3,4,5,3,1,4,5,2,5,4,2,3,1,2,3,5,1,4,4,5,1,2,3,],
    [ 1,2,3,4,5,3,1,4,5,2,5,4,2,3,1,4,5,1,2,3,2,3,5,1,4,],
    [ 1,2,3,4,5,3,1,5,2,4,2,3,4,5,1,4,5,1,3,2,5,4,2,1,3,],
    [ 1,2,3,4,5,3,1,5,2,4,2,3,4,5,1,4,5,2,1,3,5,4,1,3,2,],
    [ 1,2,3,4,5,3,1,5,2,4,2,3,4,5,1,5,4,1,3,2,4,5,2,1,3,],
    [ 1,2,3,4,5,3,1,5,2,4,2,3,4,5,1,5,4,2,1,3,4,5,1,3,2,],
    [ 1,2,3,4,5,3,1,5,2,4,2,4,1,5,3,4,5,2,3,1,5,3,4,1,2,],
    [ 1,2,3,4,5,3,1,5,2,4,2,4,1,5,3,5,3,4,1,2,4,5,2,3,1,],
    [ 1,2,3,4,5,3,1,5,2,4,2,5,4,1,3,4,3,1,5,2,5,4,2,3,1,],
    [ 1,2,3,4,5,3,1,5,2,4,2,5,4,1,3,4,3,2,5,1,5,4,1,3,2,],
    [ 1,2,3,4,5,3,1,5,2,4,2,5,4,1,3,5,4,1,3,2,4,3,2,5,1,],
    [ 1,2,3,4,5,3,1,5,2,4,2,5,4,1,3,5,4,2,3,1,4,3,1,5,2,],
    [ 1,2,3,4,5,3,1,5,2,4,2,5,4,3,1,4,3,1,5,2,5,4,2,1,3,],
    [ 1,2,3,4,5,3,1,5,2,4,2,5,4,3,1,5,4,2,1,3,4,3,1,5,2,],
    [ 1,2,3,4,5,3,1,5,2,4,4,3,1,5,2,2,5,4,1,3,5,4,2,3,1,],
    [ 1,2,3,4,5,3,1,5,2,4,4,3,1,5,2,2,5,4,3,1,5,4,2,1,3,],
    [ 1,2,3,4,5,3,1,5,2,4,4,3,1,5,2,5,4,2,1,3,2,5,4,3,1,],
    [ 1,2,3,4,5,3,1,5,2,4,4,3,1,5,2,5,4,2,3,1,2,5,4,1,3,],
    [ 1,2,3,4,5,3,1,5,2,4,4,3,2,5,1,2,5,4,1,3,5,4,1,3,2,],
    [ 1,2,3,4,5,3,1,5,2,4,4,3,2,5,1,5,4,1,3,2,2,5,4,1,3,],
    [ 1,2,3,4,5,3,1,5,2,4,4,5,1,3,2,2,3,4,5,1,5,4,2,1,3,],
    [ 1,2,3,4,5,3,1,5,2,4,4,5,1,3,2,5,4,2,1,3,2,3,4,5,1,],
    [ 1,2,3,4,5,3,1,5,2,4,4,5,2,1,3,2,3,4,5,1,5,4,1,3,2,],
    [ 1,2,3,4,5,3,1,5,2,4,4,5,2,1,3,5,4,1,3,2,2,3,4,5,1,],
    [ 1,2,3,4,5,3,1,5,2,4,4,5,2,3,1,2,4,1,5,3,5,3,4,1,2,],
    [ 1,2,3,4,5,3,1,5,2,4,4,5,2,3,1,5,3,4,1,2,2,4,1,5,3,],
    [ 1,2,3,4,5,3,1,5,2,4,5,3,4,1,2,2,4,1,5,3,4,5,2,3,1,],
    [ 1,2,3,4,5,3,1,5,2,4,5,3,4,1,2,4,5,2,3,1,2,4,1,5,3,],
    [ 1,2,3,4,5,3,1,5,2,4,5,4,1,3,2,2,3,4,5,1,4,5,2,1,3,],
    [ 1,2,3,4,5,3,1,5,2,4,5,4,1,3,2,2,5,4,1,3,4,3,2,5,1,],
    [ 1,2,3,4,5,3,1,5,2,4,5,4,1,3,2,4,3,2,5,1,2,5,4,1,3,],
    [ 1,2,3,4,5,3,1,5,2,4,5,4,1,3,2,4,5,2,1,3,2,3,4,5,1,],
    [ 1,2,3,4,5,3,1,5,2,4,5,4,2,1,3,2,3,4,5,1,4,5,1,3,2,],
    [ 1,2,3,4,5,3,1,5,2,4,5,4,2,1,3,2,5,4,3,1,4,3,1,5,2,],
    [ 1,2,3,4,5,3,1,5,2,4,5,4,2,1,3,4,3,1,5,2,2,5,4,3,1,],
    [ 1,2,3,4,5,3,1,5,2,4,5,4,2,1,3,4,5,1,3,2,2,3,4,5,1,],
    [ 1,2,3,4,5,3,1,5,2,4,5,4,2,3,1,2,5,4,1,3,4,3,1,5,2,],
    [ 1,2,3,4,5,3,1,5,2,4,5,4,2,3,1,4,3,1,5,2,2,5,4,1,3,],
    [ 1,2,3,4,5,3,4,1,5,2,2,1,5,3,4,4,5,2,1,3,5,3,4,2,1,],
    [ 1,2,3,4,5,3,4,1,5,2,2,1,5,3,4,5,3,4,2,1,4,5,2,1,3,],
    [ 1,2,3,4,5,3,4,1,5,2,2,3,5,1,4,4,5,2,3,1,5,1,4,2,3,],
    [ 1,2,3,4,5,3,4,1,5,2,2,3,5,1,4,5,1,4,2,3,4,5,2,3,1,],
    [ 1,2,3,4,5,3,4,1,5,2,2,5,4,1,3,4,3,5,2,1,5,1,2,3,4,],
    [ 1,2,3,4,5,3,4,1,5,2,2,5,4,1,3,5,1,2,3,4,4,3,5,2,1,],
    [ 1,2,3,4,5,3,4,1,5,2,2,5,4,3,1,4,1,5,2,3,5,3,2,1,4,],
    [ 1,2,3,4,5,3,4,1,5,2,2,5,4,3,1,5,3,2,1,4,4,1,5,2,3,],
    [ 1,2,3,4,5,3,4,1,5,2,4,1,5,2,3,2,5,4,3,1,5,3,2,1,4,],
    [ 1,2,3,4,5,3,4,1,5,2,4,1,5,2,3,5,3,2,1,4,2,5,4,3,1,],
    [ 1,2,3,4,5,3,4,1,5,2,4,3,5,2,1,2,5,4,1,3,5,1,2,3,4,],
    [ 1,2,3,4,5,3,4,1,5,2,4,3,5,2,1,5,1,2,3,4,2,5,4,1,3,],
    [ 1,2,3,4,5,3,4,1,5,2,4,5,2,1,3,2,1,5,3,4,5,3,4,2,1,],
    [ 1,2,3,4,5,3,4,1,5,2,4,5,2,1,3,5,3,4,2,1,2,1,5,3,4,],
    [ 1,2,3,4,5,3,4,1,5,2,4,5,2,3,1,2,3,5,1,4,5,1,4,2,3,],
    [ 1,2,3,4,5,3,4,1,5,2,4,5,2,3,1,5,1,4,2,3,2,3,5,1,4,],
    [ 1,2,3,4,5,3,4,1,5,2,5,1,2,3,4,2,5,4,1,3,4,3,5,2,1,],
    [ 1,2,3,4,5,3,4,1,5,2,5,1,2,3,4,4,3,5,2,1,2,5,4,1,3,],
    [ 1,2,3,4,5,3,4,1,5,2,5,1,4,2,3,2,3,5,1,4,4,5,2,3,1,],
    [ 1,2,3,4,5,3,4,1,5,2,5,1,4,2,3,4,5,2,3,1,2,3,5,1,4,],
    [ 1,2,3,4,5,3,4,1,5,2,5,3,2,1,4,2,5,4,3,1,4,1,5,2,3,],
    [ 1,2,3,4,5,3,4,1,5,2,5,3,2,1,4,4,1,5,2,3,2,5,4,3,1,],
    [ 1,2,3,4,5,3,4,1,5,2,5,3,4,2,1,2,1,5,3,4,4,5,2,1,3,],
    [ 1,2,3,4,5,3,4,1,5,2,5,3,4,2,1,4,5,2,1,3,2,1,5,3,4,],
    [ 1,2,3,4,5,3,4,2,5,1,2,1,5,3,4,4,5,1,2,3,5,3,4,1,2,],
    [ 1,2,3,4,5,3,4,2,5,1,2,1,5,3,4,5,3,4,1,2,4,5,1,2,3,],
    [ 1,2,3,4,5,3,4,2,5,1,2,3,5,1,4,4,5,1,2,3,5,1,4,3,2,],
    [ 1,2,3,4,5,3,4,2,5,1,2,3,5,1,4,4,5,1,3,2,5,1,4,2,3,],
    [ 1,2,3,4,5,3,4,2,5,1,2,3,5,1,4,5,1,4,2,3,4,5,1,3,2,],
    [ 1,2,3,4,5,3,4,2,5,1,2,3,5,1,4,5,1,4,3,2,4,5,1,2,3,],
    [ 1,2,3,4,5,3,4,2,5,1,2,5,1,3,4,4,1,5,2,3,5,3,4,1,2,],
    [ 1,2,3,4,5,3,4,2,5,1,2,5,1,3,4,4,3,5,1,2,5,1,4,2,3,],
    [ 1,2,3,4,5,3,4,2,5,1,2,5,1,3,4,5,1,4,2,3,4,3,5,1,2,],
    [ 1,2,3,4,5,3,4,2,5,1,2,5,1,3,4,5,3,4,1,2,4,1,5,2,3,],
    [ 1,2,3,4,5,3,4,2,5,1,2,5,4,1,3,4,1,5,3,2,5,3,1,2,4,],
    [ 1,2,3,4,5,3,4,2,5,1,2,5,4,1,3,5,3,1,2,4,4,1,5,3,2,],
    [ 1,2,3,4,5,3,4,2,5,1,4,1,5,2,3,2,5,1,3,4,5,3,4,1,2,],
    [ 1,2,3,4,5,3,4,2,5,1,4,1,5,2,3,5,3,4,1,2,2,5,1,3,4,],
    [ 1,2,3,4,5,3,4,2,5,1,4,1,5,3,2,2,5,4,1,3,5,3,1,2,4,],
    [ 1,2,3,4,5,3,4,2,5,1,4,1,5,3,2,5,3,1,2,4,2,5,4,1,3,],
    [ 1,2,3,4,5,3,4,2,5,1,4,3,5,1,2,2,5,1,3,4,5,1,4,2,3,],
    [ 1,2,3,4,5,3,4,2,5,1,4,3,5,1,2,5,1,4,2,3,2,5,1,3,4,],
    [ 1,2,3,4,5,3,4,2,5,1,4,5,1,2,3,2,1,5,3,4,5,3,4,1,2,],
    [ 1,2,3,4,5,3,4,2,5,1,4,5,1,2,3,2,3,5,1,4,5,1,4,3,2,],
    [ 1,2,3,4,5,3,4,2,5,1,4,5,1,2,3,5,1,4,3,2,2,3,5,1,4,],
    [ 1,2,3,4,5,3,4,2,5,1,4,5,1,2,3,5,3,4,1,2,2,1,5,3,4,],
    [ 1,2,3,4,5,3,4,2,5,1,4,5,1,3,2,2,3,5,1,4,5,1,4,2,3,],
    [ 1,2,3,4,5,3,4,2,5,1,4,5,1,3,2,5,1,4,2,3,2,3,5,1,4,],
    [ 1,2,3,4,5,3,4,2,5,1,5,1,4,2,3,2,3,5,1,4,4,5,1,3,2,],
    [ 1,2,3,4,5,3,4,2,5,1,5,1,4,2,3,2,5,1,3,4,4,3,5,1,2,],
    [ 1,2,3,4,5,3,4,2,5,1,5,1,4,2,3,4,3,5,1,2,2,5,1,3,4,],
    [ 1,2,3,4,5,3,4,2,5,1,5,1,4,2,3,4,5,1,3,2,2,3,5,1,4,],
    [ 1,2,3,4,5,3,4,2,5,1,5,1,4,3,2,2,3,5,1,4,4,5,1,2,3,],
    [ 1,2,3,4,5,3,4,2,5,1,5,1,4,3,2,4,5,1,2,3,2,3,5,1,4,],
    [ 1,2,3,4,5,3,4,2,5,1,5,3,1,2,4,2,5,4,1,3,4,1,5,3,2,],
    [ 1,2,3,4,5,3,4,2,5,1,5,3,1,2,4,4,1,5,3,2,2,5,4,1,3,],
    [ 1,2,3,4,5,3,4,2,5,1,5,3,4,1,2,2,1,5,3,4,4,5,1,2,3,],
    [ 1,2,3,4,5,3,4,2,5,1,5,3,4,1,2,2,5,1,3,4,4,1,5,2,3,],
    [ 1,2,3,4,5,3,4,2,5,1,5,3,4,1,2,4,1,5,2,3,2,5,1,3,4,],
    [ 1,2,3,4,5,3,4,2,5,1,5,3,4,1,2,4,5,1,2,3,2,1,5,3,4,],
    [ 1,2,3,4,5,3,4,5,1,2,2,1,4,5,3,4,5,2,3,1,5,3,1,2,4,],
    [ 1,2,3,4,5,3,4,5,1,2,2,1,4,5,3,5,3,1,2,4,4,5,2,3,1,],
    [ 1,2,3,4,5,3,4,5,1,2,2,3,1,5,4,4,5,2,3,1,5,1,4,2,3,],
    [ 1,2,3,4,5,3,4,5,1,2,2,3,1,5,4,5,1,4,2,3,4,5,2,3,1,],
    [ 1,2,3,4,5,3,4,5,1,2,2,3,4,5,1,4,5,1,2,3,5,1,2,3,4,],
    [ 1,2,3,4,5,3,4,5,1,2,2,3,4,5,1,5,1,2,3,4,4,5,1,2,3,],
    [ 1,2,3,4,5,3,4,5,1,2,2,5,1,3,4,4,1,2,5,3,5,3,4,2,1,],
    [ 1,2,3,4,5,3,4,5,1,2,2,5,1,3,4,4,3,2,5,1,5,1,4,2,3,],
    [ 1,2,3,4,5,3,4,5,1,2,2,5,1,3,4,5,1,4,2,3,4,3,2,5,1,],
    [ 1,2,3,4,5,3,4,5,1,2,2,5,1,3,4,5,3,4,2,1,4,1,2,5,3,],
    [ 1,2,3,4,5,3,4,5,1,2,2,5,4,3,1,4,1,2,5,3,5,3,1,2,4,],
    [ 1,2,3,4,5,3,4,5,1,2,2,5,4,3,1,5,3,1,2,4,4,1,2,5,3,],
    [ 1,2,3,4,5,3,4,5,1,2,4,1,2,5,3,2,5,1,3,4,5,3,4,2,1,],
    [ 1,2,3,4,5,3,4,5,1,2,4,1,2,5,3,2,5,4,3,1,5,3,1,2,4,],
    [ 1,2,3,4,5,3,4,5,1,2,4,1,2,5,3,5,3,1,2,4,2,5,4,3,1,],
    [ 1,2,3,4,5,3,4,5,1,2,4,1,2,5,3,5,3,4,2,1,2,5,1,3,4,],
    [ 1,2,3,4,5,3,4,5,1,2,4,3,2,5,1,2,5,1,3,4,5,1,4,2,3,],
    [ 1,2,3,4,5,3,4,5,1,2,4,3,2,5,1,5,1,4,2,3,2,5,1,3,4,],
    [ 1,2,3,4,5,3,4,5,1,2,4,5,1,2,3,2,3,4,5,1,5,1,2,3,4,],
    [ 1,2,3,4,5,3,4,5,1,2,4,5,1,2,3,5,1,2,3,4,2,3,4,5,1,],
    [ 1,2,3,4,5,3,4,5,1,2,4,5,2,3,1,2,1,4,5,3,5,3,1,2,4,],
    [ 1,2,3,4,5,3,4,5,1,2,4,5,2,3,1,2,3,1,5,4,5,1,4,2,3,],
    [ 1,2,3,4,5,3,4,5,1,2,4,5,2,3,1,5,1,4,2,3,2,3,1,5,4,],
    [ 1,2,3,4,5,3,4,5,1,2,4,5,2,3,1,5,3,1,2,4,2,1,4,5,3,],
    [ 1,2,3,4,5,3,4,5,1,2,5,1,2,3,4,2,3,4,5,1,4,5,1,2,3,],
    [ 1,2,3,4,5,3,4,5,1,2,5,1,2,3,4,4,5,1,2,3,2,3,4,5,1,],
    [ 1,2,3,4,5,3,4,5,1,2,5,1,4,2,3,2,3,1,5,4,4,5,2,3,1,],
    [ 1,2,3,4,5,3,4,5,1,2,5,1,4,2,3,2,5,1,3,4,4,3,2,5,1,],
    [ 1,2,3,4,5,3,4,5,1,2,5,1,4,2,3,4,3,2,5,1,2,5,1,3,4,],
    [ 1,2,3,4,5,3,4,5,1,2,5,1,4,2,3,4,5,2,3,1,2,3,1,5,4,],
    [ 1,2,3,4,5,3,4,5,1,2,5,3,1,2,4,2,1,4,5,3,4,5,2,3,1,],
    [ 1,2,3,4,5,3,4,5,1,2,5,3,1,2,4,2,5,4,3,1,4,1,2,5,3,],
    [ 1,2,3,4,5,3,4,5,1,2,5,3,1,2,4,4,1,2,5,3,2,5,4,3,1,],
    [ 1,2,3,4,5,3,4,5,1,2,5,3,1,2,4,4,5,2,3,1,2,1,4,5,3,],
    [ 1,2,3,4,5,3,4,5,1,2,5,3,4,2,1,2,5,1,3,4,4,1,2,5,3,],
    [ 1,2,3,4,5,3,4,5,1,2,5,3,4,2,1,4,1,2,5,3,2,5,1,3,4,],
    [ 1,2,3,4,5,3,4,5,2,1,2,1,4,5,3,4,5,1,3,2,5,3,2,1,4,],
    [ 1,2,3,4,5,3,4,5,2,1,2,1,4,5,3,5,3,2,1,4,4,5,1,3,2,],
    [ 1,2,3,4,5,3,4,5,2,1,2,3,1,5,4,4,5,2,1,3,5,1,4,3,2,],
    [ 1,2,3,4,5,3,4,5,2,1,2,3,1,5,4,5,1,4,3,2,4,5,2,1,3,],
    [ 1,2,3,4,5,3,4,5,2,1,2,5,1,3,4,4,1,2,5,3,5,3,4,1,2,],
    [ 1,2,3,4,5,3,4,5,2,1,2,5,1,3,4,5,3,4,1,2,4,1,2,5,3,],
    [ 1,2,3,4,5,3,4,5,2,1,2,5,4,1,3,4,3,1,5,2,5,1,2,3,4,],
    [ 1,2,3,4,5,3,4,5,2,1,2,5,4,1,3,5,1,2,3,4,4,3,1,5,2,],
    [ 1,2,3,4,5,3,4,5,2,1,4,1,2,5,3,2,5,1,3,4,5,3,4,1,2,],
    [ 1,2,3,4,5,3,4,5,2,1,4,1,2,5,3,5,3,4,1,2,2,5,1,3,4,],
    [ 1,2,3,4,5,3,4,5,2,1,4,3,1,5,2,2,5,4,1,3,5,1,2,3,4,],
    [ 1,2,3,4,5,3,4,5,2,1,4,3,1,5,2,5,1,2,3,4,2,5,4,1,3,],
    [ 1,2,3,4,5,3,4,5,2,1,4,5,1,3,2,2,1,4,5,3,5,3,2,1,4,],
    [ 1,2,3,4,5,3,4,5,2,1,4,5,1,3,2,5,3,2,1,4,2,1,4,5,3,],
    [ 1,2,3,4,5,3,4,5,2,1,4,5,2,1,3,2,3,1,5,4,5,1,4,3,2,],
    [ 1,2,3,4,5,3,4,5,2,1,4,5,2,1,3,5,1,4,3,2,2,3,1,5,4,],
    [ 1,2,3,4,5,3,4,5,2,1,5,1,2,3,4,2,5,4,1,3,4,3,1,5,2,],
    [ 1,2,3,4,5,3,4,5,2,1,5,1,2,3,4,4,3,1,5,2,2,5,4,1,3,],
    [ 1,2,3,4,5,3,4,5,2,1,5,1,4,3,2,2,3,1,5,4,4,5,2,1,3,],
    [ 1,2,3,4,5,3,4,5,2,1,5,1,4,3,2,4,5,2,1,3,2,3,1,5,4,],
    [ 1,2,3,4,5,3,4,5,2,1,5,3,2,1,4,2,1,4,5,3,4,5,1,3,2,],
    [ 1,2,3,4,5,3,4,5,2,1,5,3,2,1,4,4,5,1,3,2,2,1,4,5,3,],
    [ 1,2,3,4,5,3,4,5,2,1,5,3,4,1,2,2,5,1,3,4,4,1,2,5,3,],
    [ 1,2,3,4,5,3,4,5,2,1,5,3,4,1,2,4,1,2,5,3,2,5,1,3,4,],
    [ 1,2,3,4,5,3,5,1,2,4,2,1,4,5,3,4,3,5,1,2,5,4,2,3,1,],
    [ 1,2,3,4,5,3,5,1,2,4,2,1,4,5,3,5,4,2,3,1,4,3,5,1,2,],
    [ 1,2,3,4,5,3,5,1,2,4,2,3,4,5,1,4,1,5,3,2,5,4,2,1,3,],
    [ 1,2,3,4,5,3,5,1,2,4,2,3,4,5,1,5,4,2,1,3,4,1,5,3,2,],
    [ 1,2,3,4,5,3,5,1,2,4,2,4,5,1,3,4,3,2,5,1,5,1,4,3,2,],
    [ 1,2,3,4,5,3,5,1,2,4,2,4,5,1,3,5,1,4,3,2,4,3,2,5,1,],
    [ 1,2,3,4,5,3,5,1,2,4,2,4,5,3,1,4,1,2,5,3,5,3,4,1,2,],
    [ 1,2,3,4,5,3,5,1,2,4,2,4,5,3,1,5,3,4,1,2,4,1,2,5,3,],
    [ 1,2,3,4,5,3,5,1,2,4,4,1,2,5,3,2,4,5,3,1,5,3,4,1,2,],
    [ 1,2,3,4,5,3,5,1,2,4,4,1,2,5,3,5,3,4,1,2,2,4,5,3,1,],
    [ 1,2,3,4,5,3,5,1,2,4,4,1,5,3,2,2,3,4,5,1,5,4,2,1,3,],
    [ 1,2,3,4,5,3,5,1,2,4,4,1,5,3,2,5,4,2,1,3,2,3,4,5,1,],
    [ 1,2,3,4,5,3,5,1,2,4,4,3,2,5,1,2,4,5,1,3,5,1,4,3,2,],
    [ 1,2,3,4,5,3,5,1,2,4,4,3,2,5,1,5,1,4,3,2,2,4,5,1,3,],
    [ 1,2,3,4,5,3,5,1,2,4,4,3,5,1,2,2,1,4,5,3,5,4,2,3,1,],
    [ 1,2,3,4,5,3,5,1,2,4,4,3,5,1,2,5,4,2,3,1,2,1,4,5,3,],
    [ 1,2,3,4,5,3,5,1,2,4,5,1,4,3,2,2,4,5,1,3,4,3,2,5,1,],
    [ 1,2,3,4,5,3,5,1,2,4,5,1,4,3,2,4,3,2,5,1,2,4,5,1,3,],
    [ 1,2,3,4,5,3,5,1,2,4,5,3,4,1,2,2,4,5,3,1,4,1,2,5,3,],
    [ 1,2,3,4,5,3,5,1,2,4,5,3,4,1,2,4,1,2,5,3,2,4,5,3,1,],
    [ 1,2,3,4,5,3,5,1,2,4,5,4,2,1,3,2,3,4,5,1,4,1,5,3,2,],
    [ 1,2,3,4,5,3,5,1,2,4,5,4,2,1,3,4,1,5,3,2,2,3,4,5,1,],
    [ 1,2,3,4,5,3,5,1,2,4,5,4,2,3,1,2,1,4,5,3,4,3,5,1,2,],
    [ 1,2,3,4,5,3,5,1,2,4,5,4,2,3,1,4,3,5,1,2,2,1,4,5,3,],
    [ 1,2,3,4,5,3,5,2,1,4,2,1,4,5,3,4,3,5,2,1,5,4,1,3,2,],
    [ 1,2,3,4,5,3,5,2,1,4,2,1,4,5,3,5,4,1,3,2,4,3,5,2,1,],
    [ 1,2,3,4,5,3,5,2,1,4,2,3,4,5,1,4,1,5,2,3,5,4,1,3,2,],
    [ 1,2,3,4,5,3,5,2,1,4,2,3,4,5,1,4,1,5,3,2,5,4,1,2,3,],
    [ 1,2,3,4,5,3,5,2,1,4,2,3,4,5,1,5,4,1,2,3,4,1,5,3,2,],
    [ 1,2,3,4,5,3,5,2,1,4,2,3,4,5,1,5,4,1,3,2,4,1,5,2,3,],
    [ 1,2,3,4,5,3,5,2,1,4,2,4,1,5,3,4,1,5,3,2,5,3,4,2,1,],
    [ 1,2,3,4,5,3,5,2,1,4,2,4,1,5,3,4,3,5,2,1,5,1,4,3,2,],
    [ 1,2,3,4,5,3,5,2,1,4,2,4,1,5,3,5,1,4,3,2,4,3,5,2,1,],
    [ 1,2,3,4,5,3,5,2,1,4,2,4,1,5,3,5,3,4,2,1,4,1,5,3,2,],
    [ 1,2,3,4,5,3,5,2,1,4,2,4,5,3,1,4,3,1,5,2,5,1,4,2,3,],
    [ 1,2,3,4,5,3,5,2,1,4,2,4,5,3,1,5,1,4,2,3,4,3,1,5,2,],
    [ 1,2,3,4,5,3,5,2,1,4,4,1,5,2,3,2,3,4,5,1,5,4,1,3,2,],
    [ 1,2,3,4,5,3,5,2,1,4,4,1,5,2,3,5,4,1,3,2,2,3,4,5,1,],
    [ 1,2,3,4,5,3,5,2,1,4,4,1,5,3,2,2,3,4,5,1,5,4,1,2,3,],
    [ 1,2,3,4,5,3,5,2,1,4,4,1,5,3,2,2,4,1,5,3,5,3,4,2,1,],
    [ 1,2,3,4,5,3,5,2,1,4,4,1,5,3,2,5,3,4,2,1,2,4,1,5,3,],
    [ 1,2,3,4,5,3,5,2,1,4,4,1,5,3,2,5,4,1,2,3,2,3,4,5,1,],
    [ 1,2,3,4,5,3,5,2,1,4,4,3,1,5,2,2,4,5,3,1,5,1,4,2,3,],
    [ 1,2,3,4,5,3,5,2,1,4,4,3,1,5,2,5,1,4,2,3,2,4,5,3,1,],
    [ 1,2,3,4,5,3,5,2,1,4,4,3,5,2,1,2,1,4,5,3,5,4,1,3,2,],
    [ 1,2,3,4,5,3,5,2,1,4,4,3,5,2,1,2,4,1,5,3,5,1,4,3,2,],
    [ 1,2,3,4,5,3,5,2,1,4,4,3,5,2,1,5,1,4,3,2,2,4,1,5,3,],
    [ 1,2,3,4,5,3,5,2,1,4,4,3,5,2,1,5,4,1,3,2,2,1,4,5,3,],
    [ 1,2,3,4,5,3,5,2,1,4,5,1,4,2,3,2,4,5,3,1,4,3,1,5,2,],
    [ 1,2,3,4,5,3,5,2,1,4,5,1,4,2,3,4,3,1,5,2,2,4,5,3,1,],
    [ 1,2,3,4,5,3,5,2,1,4,5,1,4,3,2,2,4,1,5,3,4,3,5,2,1,],
    [ 1,2,3,4,5,3,5,2,1,4,5,1,4,3,2,4,3,5,2,1,2,4,1,5,3,],
    [ 1,2,3,4,5,3,5,2,1,4,5,3,4,2,1,2,4,1,5,3,4,1,5,3,2,],
    [ 1,2,3,4,5,3,5,2,1,4,5,3,4,2,1,4,1,5,3,2,2,4,1,5,3,],
    [ 1,2,3,4,5,3,5,2,1,4,5,4,1,2,3,2,3,4,5,1,4,1,5,3,2,],
    [ 1,2,3,4,5,3,5,2,1,4,5,4,1,2,3,4,1,5,3,2,2,3,4,5,1,],
    [ 1,2,3,4,5,3,5,2,1,4,5,4,1,3,2,2,1,4,5,3,4,3,5,2,1,],
    [ 1,2,3,4,5,3,5,2,1,4,5,4,1,3,2,2,3,4,5,1,4,1,5,2,3,],
    [ 1,2,3,4,5,3,5,2,1,4,5,4,1,3,2,4,1,5,2,3,2,3,4,5,1,],
    [ 1,2,3,4,5,3,5,2,1,4,5,4,1,3,2,4,3,5,2,1,2,1,4,5,3,],
    [ 1,2,3,4,5,3,5,4,1,2,2,1,5,3,4,4,3,2,5,1,5,4,1,2,3,],
    [ 1,2,3,4,5,3,5,4,1,2,2,1,5,3,4,5,4,1,2,3,4,3,2,5,1,],
    [ 1,2,3,4,5,3,5,4,1,2,2,3,1,5,4,4,1,5,2,3,5,4,2,3,1,],
    [ 1,2,3,4,5,3,5,4,1,2,2,3,1,5,4,5,4,2,3,1,4,1,5,2,3,],
    [ 1,2,3,4,5,3,5,4,1,2,2,4,1,5,3,4,3,5,2,1,5,1,2,3,4,],
    [ 1,2,3,4,5,3,5,4,1,2,2,4,1,5,3,5,1,2,3,4,4,3,5,2,1,],
    [ 1,2,3,4,5,3,5,4,1,2,2,4,5,3,1,4,1,2,5,3,5,3,1,2,4,],
    [ 1,2,3,4,5,3,5,4,1,2,2,4,5,3,1,5,3,1,2,4,4,1,2,5,3,],
    [ 1,2,3,4,5,3,5,4,1,2,4,1,2,5,3,2,4,5,3,1,5,3,1,2,4,],
    [ 1,2,3,4,5,3,5,4,1,2,4,1,2,5,3,5,3,1,2,4,2,4,5,3,1,],
    [ 1,2,3,4,5,3,5,4,1,2,4,1,5,2,3,2,3,1,5,4,5,4,2,3,1,],
    [ 1,2,3,4,5,3,5,4,1,2,4,1,5,2,3,5,4,2,3,1,2,3,1,5,4,],
    [ 1,2,3,4,5,3,5,4,1,2,4,3,2,5,1,2,1,5,3,4,5,4,1,2,3,],
    [ 1,2,3,4,5,3,5,4,1,2,4,3,2,5,1,5,4,1,2,3,2,1,5,3,4,],
    [ 1,2,3,4,5,3,5,4,1,2,4,3,5,2,1,2,4,1,5,3,5,1,2,3,4,],
    [ 1,2,3,4,5,3,5,4,1,2,4,3,5,2,1,5,1,2,3,4,2,4,1,5,3,],
    [ 1,2,3,4,5,3,5,4,1,2,5,1,2,3,4,2,4,1,5,3,4,3,5,2,1,],
    [ 1,2,3,4,5,3,5,4,1,2,5,1,2,3,4,4,3,5,2,1,2,4,1,5,3,],
    [ 1,2,3,4,5,3,5,4,1,2,5,3,1,2,4,2,4,5,3,1,4,1,2,5,3,],
    [ 1,2,3,4,5,3,5,4,1,2,5,3,1,2,4,4,1,2,5,3,2,4,5,3,1,],
    [ 1,2,3,4,5,3,5,4,1,2,5,4,1,2,3,2,1,5,3,4,4,3,2,5,1,],
    [ 1,2,3,4,5,3,5,4,1,2,5,4,1,2,3,4,3,2,5,1,2,1,5,3,4,],
    [ 1,2,3,4,5,3,5,4,1,2,5,4,2,3,1,2,3,1,5,4,4,1,5,2,3,],
    [ 1,2,3,4,5,3,5,4,1,2,5,4,2,3,1,4,1,5,2,3,2,3,1,5,4,],
    [ 1,2,3,4,5,3,5,4,2,1,2,1,5,3,4,4,3,1,5,2,5,4,2,1,3,],
    [ 1,2,3,4,5,3,5,4,2,1,2,1,5,3,4,5,4,2,1,3,4,3,1,5,2,],
    [ 1,2,3,4,5,3,5,4,2,1,2,3,1,5,4,4,1,5,3,2,5,4,2,1,3,],
    [ 1,2,3,4,5,3,5,4,2,1,2,3,1,5,4,5,4,2,1,3,4,1,5,3,2,],
    [ 1,2,3,4,5,3,5,4,2,1,2,3,5,1,4,4,1,2,5,3,5,4,1,3,2,],
    [ 1,2,3,4,5,3,5,4,2,1,2,3,5,1,4,5,4,1,3,2,4,1,2,5,3,],
    [ 1,2,3,4,5,3,5,4,2,1,2,4,1,5,3,4,1,5,3,2,5,3,2,1,4,],
    [ 1,2,3,4,5,3,5,4,2,1,2,4,1,5,3,4,3,5,1,2,5,1,2,3,4,],
    [ 1,2,3,4,5,3,5,4,2,1,2,4,1,5,3,5,1,2,3,4,4,3,5,1,2,],
    [ 1,2,3,4,5,3,5,4,2,1,2,4,1,5,3,5,3,2,1,4,4,1,5,3,2,],
    [ 1,2,3,4,5,3,5,4,2,1,2,4,5,1,3,4,3,1,5,2,5,1,2,3,4,],
    [ 1,2,3,4,5,3,5,4,2,1,2,4,5,1,3,5,1,2,3,4,4,3,1,5,2,],
    [ 1,2,3,4,5,3,5,4,2,1,4,1,2,5,3,2,3,5,1,4,5,4,1,3,2,],
    [ 1,2,3,4,5,3,5,4,2,1,4,1,2,5,3,5,4,1,3,2,2,3,5,1,4,],
    [ 1,2,3,4,5,3,5,4,2,1,4,1,5,3,2,2,3,1,5,4,5,4,2,1,3,],
    [ 1,2,3,4,5,3,5,4,2,1,4,1,5,3,2,2,4,1,5,3,5,3,2,1,4,],
    [ 1,2,3,4,5,3,5,4,2,1,4,1,5,3,2,5,3,2,1,4,2,4,1,5,3,],
    [ 1,2,3,4,5,3,5,4,2,1,4,1,5,3,2,5,4,2,1,3,2,3,1,5,4,],
    [ 1,2,3,4,5,3,5,4,2,1,4,3,1,5,2,2,1,5,3,4,5,4,2,1,3,],
    [ 1,2,3,4,5,3,5,4,2,1,4,3,1,5,2,2,4,5,1,3,5,1,2,3,4,],
    [ 1,2,3,4,5,3,5,4,2,1,4,3,1,5,2,5,1,2,3,4,2,4,5,1,3,],
    [ 1,2,3,4,5,3,5,4,2,1,4,3,1,5,2,5,4,2,1,3,2,1,5,3,4,],
    [ 1,2,3,4,5,3,5,4,2,1,4,3,5,1,2,2,4,1,5,3,5,1,2,3,4,],
    [ 1,2,3,4,5,3,5,4,2,1,4,3,5,1,2,5,1,2,3,4,2,4,1,5,3,],
    [ 1,2,3,4,5,3,5,4,2,1,5,1,2,3,4,2,4,1,5,3,4,3,5,1,2,],
    [ 1,2,3,4,5,3,5,4,2,1,5,1,2,3,4,2,4,5,1,3,4,3,1,5,2,],
    [ 1,2,3,4,5,3,5,4,2,1,5,1,2,3,4,4,3,1,5,2,2,4,5,1,3,],
    [ 1,2,3,4,5,3,5,4,2,1,5,1,2,3,4,4,3,5,1,2,2,4,1,5,3,],
    [ 1,2,3,4,5,3,5,4,2,1,5,3,2,1,4,2,4,1,5,3,4,1,5,3,2,],
    [ 1,2,3,4,5,3,5,4,2,1,5,3,2,1,4,4,1,5,3,2,2,4,1,5,3,],
    [ 1,2,3,4,5,3,5,4,2,1,5,4,1,3,2,2,3,5,1,4,4,1,2,5,3,],
    [ 1,2,3,4,5,3,5,4,2,1,5,4,1,3,2,4,1,2,5,3,2,3,5,1,4,],
    [ 1,2,3,4,5,3,5,4,2,1,5,4,2,1,3,2,1,5,3,4,4,3,1,5,2,],
    [ 1,2,3,4,5,3,5,4,2,1,5,4,2,1,3,2,3,1,5,4,4,1,5,3,2,],
    [ 1,2,3,4,5,3,5,4,2,1,5,4,2,1,3,4,1,5,3,2,2,3,1,5,4,],
    [ 1,2,3,4,5,3,5,4,2,1,5,4,2,1,3,4,3,1,5,2,2,1,5,3,4,],
    [ 1,2,3,4,5,4,1,2,5,3,2,3,5,1,4,3,5,4,2,1,5,4,1,3,2,],
    [ 1,2,3,4,5,4,1,2,5,3,2,3,5,1,4,5,4,1,3,2,3,5,4,2,1,],
    [ 1,2,3,4,5,4,1,2,5,3,2,4,5,3,1,3,5,1,2,4,5,3,4,1,2,],
    [ 1,2,3,4,5,4,1,2,5,3,2,4,5,3,1,3,5,4,1,2,5,3,1,2,4,],
    [ 1,2,3,4,5,4,1,2,5,3,2,4,5,3,1,5,3,1,2,4,3,5,4,1,2,],
    [ 1,2,3,4,5,4,1,2,5,3,2,4,5,3,1,5,3,4,1,2,3,5,1,2,4,],
    [ 1,2,3,4,5,4,1,2,5,3,2,5,1,3,4,3,4,5,1,2,5,3,4,2,1,],
    [ 1,2,3,4,5,4,1,2,5,3,2,5,1,3,4,3,4,5,2,1,5,3,4,1,2,],
    [ 1,2,3,4,5,4,1,2,5,3,2,5,1,3,4,5,3,4,1,2,3,4,5,2,1,],
    [ 1,2,3,4,5,4,1,2,5,3,2,5,1,3,4,5,3,4,2,1,3,4,5,1,2,],
    [ 1,2,3,4,5,4,1,2,5,3,2,5,4,3,1,3,4,5,1,2,5,3,1,2,4,],
    [ 1,2,3,4,5,4,1,2,5,3,2,5,4,3,1,5,3,1,2,4,3,4,5,1,2,],
    [ 1,2,3,4,5,4,1,2,5,3,3,4,5,1,2,2,5,1,3,4,5,3,4,2,1,],
    [ 1,2,3,4,5,4,1,2,5,3,3,4,5,1,2,2,5,4,3,1,5,3,1,2,4,],
    [ 1,2,3,4,5,4,1,2,5,3,3,4,5,1,2,5,3,1,2,4,2,5,4,3,1,],
    [ 1,2,3,4,5,4,1,2,5,3,3,4,5,1,2,5,3,4,2,1,2,5,1,3,4,],
    [ 1,2,3,4,5,4,1,2,5,3,3,4,5,2,1,2,5,1,3,4,5,3,4,1,2,],
    [ 1,2,3,4,5,4,1,2,5,3,3,4,5,2,1,5,3,4,1,2,2,5,1,3,4,],
    [ 1,2,3,4,5,4,1,2,5,3,3,5,1,2,4,2,4,5,3,1,5,3,4,1,2,],
    [ 1,2,3,4,5,4,1,2,5,3,3,5,1,2,4,5,3,4,1,2,2,4,5,3,1,],
    [ 1,2,3,4,5,4,1,2,5,3,3,5,4,1,2,2,4,5,3,1,5,3,1,2,4,],
    [ 1,2,3,4,5,4,1,2,5,3,3,5,4,1,2,5,3,1,2,4,2,4,5,3,1,],
    [ 1,2,3,4,5,4,1,2,5,3,3,5,4,2,1,2,3,5,1,4,5,4,1,3,2,],
    [ 1,2,3,4,5,4,1,2,5,3,3,5,4,2,1,5,4,1,3,2,2,3,5,1,4,],
    [ 1,2,3,4,5,4,1,2,5,3,5,3,1,2,4,2,4,5,3,1,3,5,4,1,2,],
    [ 1,2,3,4,5,4,1,2,5,3,5,3,1,2,4,2,5,4,3,1,3,4,5,1,2,],
    [ 1,2,3,4,5,4,1,2,5,3,5,3,1,2,4,3,4,5,1,2,2,5,4,3,1,],
    [ 1,2,3,4,5,4,1,2,5,3,5,3,1,2,4,3,5,4,1,2,2,4,5,3,1,],
    [ 1,2,3,4,5,4,1,2,5,3,5,3,4,1,2,2,4,5,3,1,3,5,1,2,4,],
    [ 1,2,3,4,5,4,1,2,5,3,5,3,4,1,2,2,5,1,3,4,3,4,5,2,1,],
    [ 1,2,3,4,5,4,1,2,5,3,5,3,4,1,2,3,4,5,2,1,2,5,1,3,4,],
    [ 1,2,3,4,5,4,1,2,5,3,5,3,4,1,2,3,5,1,2,4,2,4,5,3,1,],
    [ 1,2,3,4,5,4,1,2,5,3,5,3,4,2,1,2,5,1,3,4,3,4,5,1,2,],
    [ 1,2,3,4,5,4,1,2,5,3,5,3,4,2,1,3,4,5,1,2,2,5,1,3,4,],
    [ 1,2,3,4,5,4,1,2,5,3,5,4,1,3,2,2,3,5,1,4,3,5,4,2,1,],
    [ 1,2,3,4,5,4,1,2,5,3,5,4,1,3,2,3,5,4,2,1,2,3,5,1,4,],
    [ 1,2,3,4,5,4,1,5,2,3,2,3,1,5,4,3,5,4,1,2,5,4,2,3,1,],
    [ 1,2,3,4,5,4,1,5,2,3,2,3,1,5,4,5,4,2,3,1,3,5,4,1,2,],
    [ 1,2,3,4,5,4,1,5,2,3,2,3,4,5,1,3,5,2,1,4,5,4,1,3,2,],
    [ 1,2,3,4,5,4,1,5,2,3,2,3,4,5,1,5,4,1,3,2,3,5,2,1,4,],
    [ 1,2,3,4,5,4,1,5,2,3,2,5,1,3,4,3,4,2,5,1,5,3,4,1,2,],
    [ 1,2,3,4,5,4,1,5,2,3,2,5,1,3,4,5,3,4,1,2,3,4,2,5,1,],
    [ 1,2,3,4,5,4,1,5,2,3,2,5,4,3,1,3,4,1,5,2,5,3,2,1,4,],
    [ 1,2,3,4,5,4,1,5,2,3,2,5,4,3,1,5,3,2,1,4,3,4,1,5,2,],
    [ 1,2,3,4,5,4,1,5,2,3,3,4,1,5,2,2,5,4,3,1,5,3,2,1,4,],
    [ 1,2,3,4,5,4,1,5,2,3,3,4,1,5,2,5,3,2,1,4,2,5,4,3,1,],
    [ 1,2,3,4,5,4,1,5,2,3,3,4,2,5,1,2,5,1,3,4,5,3,4,1,2,],
    [ 1,2,3,4,5,4,1,5,2,3,3,4,2,5,1,5,3,4,1,2,2,5,1,3,4,],
    [ 1,2,3,4,5,4,1,5,2,3,3,5,2,1,4,2,3,4,5,1,5,4,1,3,2,],
    [ 1,2,3,4,5,4,1,5,2,3,3,5,2,1,4,5,4,1,3,2,2,3,4,5,1,],
    [ 1,2,3,4,5,4,1,5,2,3,3,5,4,1,2,2,3,1,5,4,5,4,2,3,1,],
    [ 1,2,3,4,5,4,1,5,2,3,3,5,4,1,2,5,4,2,3,1,2,3,1,5,4,],
    [ 1,2,3,4,5,4,1,5,2,3,5,3,2,1,4,2,5,4,3,1,3,4,1,5,2,],
    [ 1,2,3,4,5,4,1,5,2,3,5,3,2,1,4,3,4,1,5,2,2,5,4,3,1,],
    [ 1,2,3,4,5,4,1,5,2,3,5,3,4,1,2,2,5,1,3,4,3,4,2,5,1,],
    [ 1,2,3,4,5,4,1,5,2,3,5,3,4,1,2,3,4,2,5,1,2,5,1,3,4,],
    [ 1,2,3,4,5,4,1,5,2,3,5,4,1,3,2,2,3,4,5,1,3,5,2,1,4,],
    [ 1,2,3,4,5,4,1,5,2,3,5,4,1,3,2,3,5,2,1,4,2,3,4,5,1,],
    [ 1,2,3,4,5,4,1,5,2,3,5,4,2,3,1,2,3,1,5,4,3,5,4,1,2,],
    [ 1,2,3,4,5,4,1,5,2,3,5,4,2,3,1,3,5,4,1,2,2,3,1,5,4,],
    [ 1,2,3,4,5,4,1,5,3,2,2,3,1,5,4,3,5,4,2,1,5,4,2,1,3,],
    [ 1,2,3,4,5,4,1,5,3,2,2,3,1,5,4,5,4,2,1,3,3,5,4,2,1,],
    [ 1,2,3,4,5,4,1,5,3,2,2,3,4,5,1,3,5,1,2,4,5,4,2,1,3,],
    [ 1,2,3,4,5,4,1,5,3,2,2,3,4,5,1,3,5,2,1,4,5,4,1,2,3,],
    [ 1,2,3,4,5,4,1,5,3,2,2,3,4,5,1,5,4,1,2,3,3,5,2,1,4,],
    [ 1,2,3,4,5,4,1,5,3,2,2,3,4,5,1,5,4,2,1,3,3,5,1,2,4,],
    [ 1,2,3,4,5,4,1,5,3,2,2,4,1,5,3,3,5,2,1,4,5,3,4,2,1,],
    [ 1,2,3,4,5,4,1,5,3,2,2,4,1,5,3,3,5,4,2,1,5,3,2,1,4,],
    [ 1,2,3,4,5,4,1,5,3,2,2,4,1,5,3,5,3,2,1,4,3,5,4,2,1,],
    [ 1,2,3,4,5,4,1,5,3,2,2,4,1,5,3,5,3,4,2,1,3,5,2,1,4,],
    [ 1,2,3,4,5,4,1,5,3,2,2,5,4,1,3,3,4,2,5,1,5,3,1,2,4,],
    [ 1,2,3,4,5,4,1,5,3,2,2,5,4,1,3,5,3,1,2,4,3,4,2,5,1,],
    [ 1,2,3,4,5,4,1,5,3,2,3,4,2,5,1,2,5,4,1,3,5,3,1,2,4,],
    [ 1,2,3,4,5,4,1,5,3,2,3,4,2,5,1,5,3,1,2,4,2,5,4,1,3,],
    [ 1,2,3,4,5,4,1,5,3,2,3,5,1,2,4,2,3,4,5,1,5,4,2,1,3,],
    [ 1,2,3,4,5,4,1,5,3,2,3,5,1,2,4,5,4,2,1,3,2,3,4,5,1,],
    [ 1,2,3,4,5,4,1,5,3,2,3,5,2,1,4,2,3,4,5,1,5,4,1,2,3,],
    [ 1,2,3,4,5,4,1,5,3,2,3,5,2,1,4,2,4,1,5,3,5,3,4,2,1,],
    [ 1,2,3,4,5,4,1,5,3,2,3,5,2,1,4,5,3,4,2,1,2,4,1,5,3,],
    [ 1,2,3,4,5,4,1,5,3,2,3,5,2,1,4,5,4,1,2,3,2,3,4,5,1,],
    [ 1,2,3,4,5,4,1,5,3,2,3,5,4,2,1,2,3,1,5,4,5,4,2,1,3,],
    [ 1,2,3,4,5,4,1,5,3,2,3,5,4,2,1,2,4,1,5,3,5,3,2,1,4,],
    [ 1,2,3,4,5,4,1,5,3,2,3,5,4,2,1,5,3,2,1,4,2,4,1,5,3,],
    [ 1,2,3,4,5,4,1,5,3,2,3,5,4,2,1,5,4,2,1,3,2,3,1,5,4,],
    [ 1,2,3,4,5,4,1,5,3,2,5,3,1,2,4,2,5,4,1,3,3,4,2,5,1,],
    [ 1,2,3,4,5,4,1,5,3,2,5,3,1,2,4,3,4,2,5,1,2,5,4,1,3,],
    [ 1,2,3,4,5,4,1,5,3,2,5,3,2,1,4,2,4,1,5,3,3,5,4,2,1,],
    [ 1,2,3,4,5,4,1,5,3,2,5,3,2,1,4,3,5,4,2,1,2,4,1,5,3,],
    [ 1,2,3,4,5,4,1,5,3,2,5,3,4,2,1,2,4,1,5,3,3,5,2,1,4,],
    [ 1,2,3,4,5,4,1,5,3,2,5,3,4,2,1,3,5,2,1,4,2,4,1,5,3,],
    [ 1,2,3,4,5,4,1,5,3,2,5,4,1,2,3,2,3,4,5,1,3,5,2,1,4,],
    [ 1,2,3,4,5,4,1,5,3,2,5,4,1,2,3,3,5,2,1,4,2,3,4,5,1,],
    [ 1,2,3,4,5,4,1,5,3,2,5,4,2,1,3,2,3,1,5,4,3,5,4,2,1,],
    [ 1,2,3,4,5,4,1,5,3,2,5,4,2,1,3,2,3,4,5,1,3,5,1,2,4,],
    [ 1,2,3,4,5,4,1,5,3,2,5,4,2,1,3,3,5,1,2,4,2,3,4,5,1,],
    [ 1,2,3,4,5,4,1,5,3,2,5,4,2,1,3,3,5,4,2,1,2,3,1,5,4,],
    [ 1,2,3,4,5,4,3,1,5,2,2,1,5,3,4,3,5,4,2,1,5,4,2,1,3,],
    [ 1,2,3,4,5,4,3,1,5,2,2,1,5,3,4,5,4,2,1,3,3,5,4,2,1,],
    [ 1,2,3,4,5,4,3,1,5,2,2,4,5,1,3,3,5,4,2,1,5,1,2,3,4,],
    [ 1,2,3,4,5,4,3,1,5,2,2,4,5,1,3,5,1,2,3,4,3,5,4,2,1,],
    [ 1,2,3,4,5,4,3,1,5,2,2,4,5,3,1,3,5,2,1,4,5,1,4,2,3,],
    [ 1,2,3,4,5,4,3,1,5,2,2,4,5,3,1,5,1,4,2,3,3,5,2,1,4,],
    [ 1,2,3,4,5,4,3,1,5,2,2,5,4,1,3,3,1,5,2,4,5,4,2,3,1,],
    [ 1,2,3,4,5,4,3,1,5,2,2,5,4,1,3,3,4,5,2,1,5,1,2,3,4,],
    [ 1,2,3,4,5,4,3,1,5,2,2,5,4,1,3,5,1,2,3,4,3,4,5,2,1,],
    [ 1,2,3,4,5,4,3,1,5,2,2,5,4,1,3,5,4,2,3,1,3,1,5,2,4,],
    [ 1,2,3,4,5,4,3,1,5,2,2,5,4,3,1,3,1,5,2,4,5,4,2,1,3,],
    [ 1,2,3,4,5,4,3,1,5,2,2,5,4,3,1,5,4,2,1,3,3,1,5,2,4,],
    [ 1,2,3,4,5,4,3,1,5,2,3,1,5,2,4,2,5,4,1,3,5,4,2,3,1,],
    [ 1,2,3,4,5,4,3,1,5,2,3,1,5,2,4,2,5,4,3,1,5,4,2,1,3,],
    [ 1,2,3,4,5,4,3,1,5,2,3,1,5,2,4,5,4,2,1,3,2,5,4,3,1,],
    [ 1,2,3,4,5,4,3,1,5,2,3,1,5,2,4,5,4,2,3,1,2,5,4,1,3,],
    [ 1,2,3,4,5,4,3,1,5,2,3,4,5,2,1,2,5,4,1,3,5,1,2,3,4,],
    [ 1,2,3,4,5,4,3,1,5,2,3,4,5,2,1,5,1,2,3,4,2,5,4,1,3,],
    [ 1,2,3,4,5,4,3,1,5,2,3,5,2,1,4,2,4,5,3,1,5,1,4,2,3,],
    [ 1,2,3,4,5,4,3,1,5,2,3,5,2,1,4,5,1,4,2,3,2,4,5,3,1,],
    [ 1,2,3,4,5,4,3,1,5,2,3,5,4,2,1,2,1,5,3,4,5,4,2,1,3,],
    [ 1,2,3,4,5,4,3,1,5,2,3,5,4,2,1,2,4,5,1,3,5,1,2,3,4,],
    [ 1,2,3,4,5,4,3,1,5,2,3,5,4,2,1,5,1,2,3,4,2,4,5,1,3,],
    [ 1,2,3,4,5,4,3,1,5,2,3,5,4,2,1,5,4,2,1,3,2,1,5,3,4,],
    [ 1,2,3,4,5,4,3,1,5,2,5,1,2,3,4,2,4,5,1,3,3,5,4,2,1,],
    [ 1,2,3,4,5,4,3,1,5,2,5,1,2,3,4,2,5,4,1,3,3,4,5,2,1,],
    [ 1,2,3,4,5,4,3,1,5,2,5,1,2,3,4,3,4,5,2,1,2,5,4,1,3,],
    [ 1,2,3,4,5,4,3,1,5,2,5,1,2,3,4,3,5,4,2,1,2,4,5,1,3,],
    [ 1,2,3,4,5,4,3,1,5,2,5,1,4,2,3,2,4,5,3,1,3,5,2,1,4,],
    [ 1,2,3,4,5,4,3,1,5,2,5,1,4,2,3,3,5,2,1,4,2,4,5,3,1,],
    [ 1,2,3,4,5,4,3,1,5,2,5,4,2,1,3,2,1,5,3,4,3,5,4,2,1,],
    [ 1,2,3,4,5,4,3,1,5,2,5,4,2,1,3,2,5,4,3,1,3,1,5,2,4,],
    [ 1,2,3,4,5,4,3,1,5,2,5,4,2,1,3,3,1,5,2,4,2,5,4,3,1,],
    [ 1,2,3,4,5,4,3,1,5,2,5,4,2,1,3,3,5,4,2,1,2,1,5,3,4,],
    [ 1,2,3,4,5,4,3,1,5,2,5,4,2,3,1,2,5,4,1,3,3,1,5,2,4,],
    [ 1,2,3,4,5,4,3,1,5,2,5,4,2,3,1,3,1,5,2,4,2,5,4,1,3,],
    [ 1,2,3,4,5,4,3,2,5,1,2,1,5,3,4,3,5,4,1,2,5,4,1,2,3,],
    [ 1,2,3,4,5,4,3,2,5,1,2,1,5,3,4,5,4,1,2,3,3,5,4,1,2,],
    [ 1,2,3,4,5,4,3,2,5,1,2,4,5,1,3,3,5,1,2,4,5,1,4,3,2,],
    [ 1,2,3,4,5,4,3,2,5,1,2,4,5,1,3,5,1,4,3,2,3,5,1,2,4,],
    [ 1,2,3,4,5,4,3,2,5,1,2,5,1,3,4,3,4,5,1,2,5,1,4,2,3,],
    [ 1,2,3,4,5,4,3,2,5,1,2,5,1,3,4,5,1,4,2,3,3,4,5,1,2,],
    [ 1,2,3,4,5,4,3,2,5,1,2,5,4,1,3,3,1,5,2,4,5,4,1,3,2,],
    [ 1,2,3,4,5,4,3,2,5,1,2,5,4,1,3,5,4,1,3,2,3,1,5,2,4,],
    [ 1,2,3,4,5,4,3,2,5,1,3,1,5,2,4,2,5,4,1,3,5,4,1,3,2,],
    [ 1,2,3,4,5,4,3,2,5,1,3,1,5,2,4,5,4,1,3,2,2,5,4,1,3,],
    [ 1,2,3,4,5,4,3,2,5,1,3,4,5,1,2,2,5,1,3,4,5,1,4,2,3,],
    [ 1,2,3,4,5,4,3,2,5,1,3,4,5,1,2,5,1,4,2,3,2,5,1,3,4,],
    [ 1,2,3,4,5,4,3,2,5,1,3,5,1,2,4,2,4,5,1,3,5,1,4,3,2,],
    [ 1,2,3,4,5,4,3,2,5,1,3,5,1,2,4,5,1,4,3,2,2,4,5,1,3,],
    [ 1,2,3,4,5,4,3,2,5,1,3,5,4,1,2,2,1,5,3,4,5,4,1,2,3,],
    [ 1,2,3,4,5,4,3,2,5,1,3,5,4,1,2,5,4,1,2,3,2,1,5,3,4,],
    [ 1,2,3,4,5,4,3,2,5,1,5,1,4,2,3,2,5,1,3,4,3,4,5,1,2,],
    [ 1,2,3,4,5,4,3,2,5,1,5,1,4,2,3,3,4,5,1,2,2,5,1,3,4,],
    [ 1,2,3,4,5,4,3,2,5,1,5,1,4,3,2,2,4,5,1,3,3,5,1,2,4,],
    [ 1,2,3,4,5,4,3,2,5,1,5,1,4,3,2,3,5,1,2,4,2,4,5,1,3,],
    [ 1,2,3,4,5,4,3,2,5,1,5,4,1,2,3,2,1,5,3,4,3,5,4,1,2,],
    [ 1,2,3,4,5,4,3,2,5,1,5,4,1,2,3,3,5,4,1,2,2,1,5,3,4,],
    [ 1,2,3,4,5,4,3,2,5,1,5,4,1,3,2,2,5,4,1,3,3,1,5,2,4,],
    [ 1,2,3,4,5,4,3,2,5,1,5,4,1,3,2,3,1,5,2,4,2,5,4,1,3,],
    [ 1,2,3,4,5,4,3,5,1,2,2,1,4,5,3,3,5,1,2,4,5,4,2,3,1,],
    [ 1,2,3,4,5,4,3,5,1,2,2,1,4,5,3,5,4,2,3,1,3,5,1,2,4,],
    [ 1,2,3,4,5,4,3,5,1,2,2,4,1,5,3,3,5,4,2,1,5,1,2,3,4,],
    [ 1,2,3,4,5,4,3,5,1,2,2,4,1,5,3,5,1,2,3,4,3,5,4,2,1,],
    [ 1,2,3,4,5,4,3,5,1,2,2,5,1,3,4,3,4,2,5,1,5,1,4,2,3,],
    [ 1,2,3,4,5,4,3,5,1,2,2,5,1,3,4,5,1,4,2,3,3,4,2,5,1,],
    [ 1,2,3,4,5,4,3,5,1,2,2,5,4,3,1,3,1,2,5,4,5,4,1,2,3,],
    [ 1,2,3,4,5,4,3,5,1,2,2,5,4,3,1,5,4,1,2,3,3,1,2,5,4,],
    [ 1,2,3,4,5,4,3,5,1,2,3,1,2,5,4,2,5,4,3,1,5,4,1,2,3,],
    [ 1,2,3,4,5,4,3,5,1,2,3,1,2,5,4,5,4,1,2,3,2,5,4,3,1,],
    [ 1,2,3,4,5,4,3,5,1,2,3,4,2,5,1,2,5,1,3,4,5,1,4,2,3,],
    [ 1,2,3,4,5,4,3,5,1,2,3,4,2,5,1,5,1,4,2,3,2,5,1,3,4,],
    [ 1,2,3,4,5,4,3,5,1,2,3,5,1,2,4,2,1,4,5,3,5,4,2,3,1,],
    [ 1,2,3,4,5,4,3,5,1,2,3,5,1,2,4,5,4,2,3,1,2,1,4,5,3,],
    [ 1,2,3,4,5,4,3,5,1,2,3,5,4,2,1,2,4,1,5,3,5,1,2,3,4,],
    [ 1,2,3,4,5,4,3,5,1,2,3,5,4,2,1,5,1,2,3,4,2,4,1,5,3,],
    [ 1,2,3,4,5,4,3,5,1,2,5,1,2,3,4,2,4,1,5,3,3,5,4,2,1,],
    [ 1,2,3,4,5,4,3,5,1,2,5,1,2,3,4,3,5,4,2,1,2,4,1,5,3,],
    [ 1,2,3,4,5,4,3,5,1,2,5,1,4,2,3,2,5,1,3,4,3,4,2,5,1,],
    [ 1,2,3,4,5,4,3,5,1,2,5,1,4,2,3,3,4,2,5,1,2,5,1,3,4,],
    [ 1,2,3,4,5,4,3,5,1,2,5,4,1,2,3,2,5,4,3,1,3,1,2,5,4,],
    [ 1,2,3,4,5,4,3,5,1,2,5,4,1,2,3,3,1,2,5,4,2,5,4,3,1,],
    [ 1,2,3,4,5,4,3,5,1,2,5,4,2,3,1,2,1,4,5,3,3,5,1,2,4,],
    [ 1,2,3,4,5,4,3,5,1,2,5,4,2,3,1,3,5,1,2,4,2,1,4,5,3,],
    [ 1,2,3,4,5,4,3,5,2,1,2,1,4,5,3,3,5,2,1,4,5,4,1,3,2,],
    [ 1,2,3,4,5,4,3,5,2,1,2,1,4,5,3,5,4,1,3,2,3,5,2,1,4,],
    [ 1,2,3,4,5,4,3,5,2,1,2,4,1,5,3,3,5,2,1,4,5,1,4,3,2,],
    [ 1,2,3,4,5,4,3,5,2,1,2,4,1,5,3,3,5,4,1,2,5,1,2,3,4,],
    [ 1,2,3,4,5,4,3,5,2,1,2,4,1,5,3,5,1,2,3,4,3,5,4,1,2,],
    [ 1,2,3,4,5,4,3,5,2,1,2,4,1,5,3,5,1,4,3,2,3,5,2,1,4,],
    [ 1,2,3,4,5,4,3,5,2,1,2,5,1,3,4,3,1,4,5,2,5,4,2,1,3,],
    [ 1,2,3,4,5,4,3,5,2,1,2,5,1,3,4,5,4,2,1,3,3,1,4,5,2,],
    [ 1,2,3,4,5,4,3,5,2,1,2,5,4,1,3,3,1,2,5,4,5,4,1,3,2,],
    [ 1,2,3,4,5,4,3,5,2,1,2,5,4,1,3,3,4,1,5,2,5,1,2,3,4,],
    [ 1,2,3,4,5,4,3,5,2,1,2,5,4,1,3,5,1,2,3,4,3,4,1,5,2,],
    [ 1,2,3,4,5,4,3,5,2,1,2,5,4,1,3,5,4,1,3,2,3,1,2,5,4,],
    [ 1,2,3,4,5,4,3,5,2,1,3,1,2,5,4,2,5,4,1,3,5,4,1,3,2,],
    [ 1,2,3,4,5,4,3,5,2,1,3,1,2,5,4,5,4,1,3,2,2,5,4,1,3,],
    [ 1,2,3,4,5,4,3,5,2,1,3,1,4,5,2,2,5,1,3,4,5,4,2,1,3,],
    [ 1,2,3,4,5,4,3,5,2,1,3,1,4,5,2,5,4,2,1,3,2,5,1,3,4,],
    [ 1,2,3,4,5,4,3,5,2,1,3,4,1,5,2,2,5,4,1,3,5,1,2,3,4,],
    [ 1,2,3,4,5,4,3,5,2,1,3,4,1,5,2,5,1,2,3,4,2,5,4,1,3,],
    [ 1,2,3,4,5,4,3,5,2,1,3,5,2,1,4,2,1,4,5,3,5,4,1,3,2,],
    [ 1,2,3,4,5,4,3,5,2,1,3,5,2,1,4,2,4,1,5,3,5,1,4,3,2,],
    [ 1,2,3,4,5,4,3,5,2,1,3,5,2,1,4,5,1,4,3,2,2,4,1,5,3,],
    [ 1,2,3,4,5,4,3,5,2,1,3,5,2,1,4,5,4,1,3,2,2,1,4,5,3,],
    [ 1,2,3,4,5,4,3,5,2,1,3,5,4,1,2,2,4,1,5,3,5,1,2,3,4,],
    [ 1,2,3,4,5,4,3,5,2,1,3,5,4,1,2,5,1,2,3,4,2,4,1,5,3,],
    [ 1,2,3,4,5,4,3,5,2,1,5,1,2,3,4,2,4,1,5,3,3,5,4,1,2,],
    [ 1,2,3,4,5,4,3,5,2,1,5,1,2,3,4,2,5,4,1,3,3,4,1,5,2,],
    [ 1,2,3,4,5,4,3,5,2,1,5,1,2,3,4,3,4,1,5,2,2,5,4,1,3,],
    [ 1,2,3,4,5,4,3,5,2,1,5,1,2,3,4,3,5,4,1,2,2,4,1,5,3,],
    [ 1,2,3,4,5,4,3,5,2,1,5,1,4,3,2,2,4,1,5,3,3,5,2,1,4,],
    [ 1,2,3,4,5,4,3,5,2,1,5,1,4,3,2,3,5,2,1,4,2,4,1,5,3,],
    [ 1,2,3,4,5,4,3,5,2,1,5,4,1,3,2,2,1,4,5,3,3,5,2,1,4,],
    [ 1,2,3,4,5,4,3,5,2,1,5,4,1,3,2,2,5,4,1,3,3,1,2,5,4,],
    [ 1,2,3,4,5,4,3,5,2,1,5,4,1,3,2,3,1,2,5,4,2,5,4,1,3,],
    [ 1,2,3,4,5,4,3,5,2,1,5,4,1,3,2,3,5,2,1,4,2,1,4,5,3,],
    [ 1,2,3,4,5,4,3,5,2,1,5,4,2,1,3,2,5,1,3,4,3,1,4,5,2,],
    [ 1,2,3,4,5,4,3,5,2,1,5,4,2,1,3,3,1,4,5,2,2,5,1,3,4,],
    [ 1,2,3,4,5,4,5,1,2,3,2,1,5,3,4,3,4,2,5,1,5,3,4,1,2,],
    [ 1,2,3,4,5,4,5,1,2,3,2,1,5,3,4,5,3,4,1,2,3,4,2,5,1,],
    [ 1,2,3,4,5,4,5,1,2,3,2,3,4,5,1,3,4,5,1,2,5,1,2,3,4,],
    [ 1,2,3,4,5,4,5,1,2,3,2,3,4,5,1,5,1,2,3,4,3,4,5,1,2,],
    [ 1,2,3,4,5,4,5,1,2,3,2,3,5,1,4,3,1,4,5,2,5,4,2,3,1,],
    [ 1,2,3,4,5,4,5,1,2,3,2,3,5,1,4,3,4,2,5,1,5,1,4,3,2,],
    [ 1,2,3,4,5,4,5,1,2,3,2,3,5,1,4,5,1,4,3,2,3,4,2,5,1,],
    [ 1,2,3,4,5,4,5,1,2,3,2,3,5,1,4,5,4,2,3,1,3,1,4,5,2,],
    [ 1,2,3,4,5,4,5,1,2,3,2,4,5,3,1,3,1,2,5,4,5,3,4,1,2,],
    [ 1,2,3,4,5,4,5,1,2,3,2,4,5,3,1,3,1,4,5,2,5,3,2,1,4,],
    [ 1,2,3,4,5,4,5,1,2,3,2,4,5,3,1,5,3,2,1,4,3,1,4,5,2,],
    [ 1,2,3,4,5,4,5,1,2,3,2,4,5,3,1,5,3,4,1,2,3,1,2,5,4,],
    [ 1,2,3,4,5,4,5,1,2,3,3,1,2,5,4,2,4,5,3,1,5,3,4,1,2,],
    [ 1,2,3,4,5,4,5,1,2,3,3,1,2,5,4,5,3,4,1,2,2,4,5,3,1,],
    [ 1,2,3,4,5,4,5,1,2,3,3,1,4,5,2,2,3,5,1,4,5,4,2,3,1,],
    [ 1,2,3,4,5,4,5,1,2,3,3,1,4,5,2,2,4,5,3,1,5,3,2,1,4,],
    [ 1,2,3,4,5,4,5,1,2,3,3,1,4,5,2,5,3,2,1,4,2,4,5,3,1,],
    [ 1,2,3,4,5,4,5,1,2,3,3,1,4,5,2,5,4,2,3,1,2,3,5,1,4,],
    [ 1,2,3,4,5,4,5,1,2,3,3,4,2,5,1,2,1,5,3,4,5,3,4,1,2,],
    [ 1,2,3,4,5,4,5,1,2,3,3,4,2,5,1,2,3,5,1,4,5,1,4,3,2,],
    [ 1,2,3,4,5,4,5,1,2,3,3,4,2,5,1,5,1,4,3,2,2,3,5,1,4,],
    [ 1,2,3,4,5,4,5,1,2,3,3,4,2,5,1,5,3,4,1,2,2,1,5,3,4,],
    [ 1,2,3,4,5,4,5,1,2,3,3,4,5,1,2,2,3,4,5,1,5,1,2,3,4,],
    [ 1,2,3,4,5,4,5,1,2,3,3,4,5,1,2,5,1,2,3,4,2,3,4,5,1,],
    [ 1,2,3,4,5,4,5,1,2,3,5,1,2,3,4,2,3,4,5,1,3,4,5,1,2,],
    [ 1,2,3,4,5,4,5,1,2,3,5,1,2,3,4,3,4,5,1,2,2,3,4,5,1,],
    [ 1,2,3,4,5,4,5,1,2,3,5,1,4,3,2,2,3,5,1,4,3,4,2,5,1,],
    [ 1,2,3,4,5,4,5,1,2,3,5,1,4,3,2,3,4,2,5,1,2,3,5,1,4,],
    [ 1,2,3,4,5,4,5,1,2,3,5,3,2,1,4,2,4,5,3,1,3,1,4,5,2,],
    [ 1,2,3,4,5,4,5,1,2,3,5,3,2,1,4,3,1,4,5,2,2,4,5,3,1,],
    [ 1,2,3,4,5,4,5,1,2,3,5,3,4,1,2,2,1,5,3,4,3,4,2,5,1,],
    [ 1,2,3,4,5,4,5,1,2,3,5,3,4,1,2,2,4,5,3,1,3,1,2,5,4,],
    [ 1,2,3,4,5,4,5,1,2,3,5,3,4,1,2,3,1,2,5,4,2,4,5,3,1,],
    [ 1,2,3,4,5,4,5,1,2,3,5,3,4,1,2,3,4,2,5,1,2,1,5,3,4,],
    [ 1,2,3,4,5,4,5,1,2,3,5,4,2,3,1,2,3,5,1,4,3,1,4,5,2,],
    [ 1,2,3,4,5,4,5,1,2,3,5,4,2,3,1,3,1,4,5,2,2,3,5,1,4,],
    [ 1,2,3,4,5,4,5,1,3,2,2,1,4,5,3,3,4,5,2,1,5,3,2,1,4,],
    [ 1,2,3,4,5,4,5,1,3,2,2,1,4,5,3,5,3,2,1,4,3,4,5,2,1,],
    [ 1,2,3,4,5,4,5,1,3,2,2,3,4,5,1,3,1,5,2,4,5,4,2,1,3,],
    [ 1,2,3,4,5,4,5,1,3,2,2,3,4,5,1,5,4,2,1,3,3,1,5,2,4,],
    [ 1,2,3,4,5,4,5,1,3,2,2,3,5,1,4,3,4,2,5,1,5,1,4,2,3,],
    [ 1,2,3,4,5,4,5,1,3,2,2,3,5,1,4,5,1,4,2,3,3,4,2,5,1,],
    [ 1,2,3,4,5,4,5,1,3,2,2,4,5,1,3,3,1,2,5,4,5,3,4,2,1,],
    [ 1,2,3,4,5,4,5,1,3,2,2,4,5,1,3,5,3,4,2,1,3,1,2,5,4,],
    [ 1,2,3,4,5,4,5,1,3,2,3,1,2,5,4,2,4,5,1,3,5,3,4,2,1,],
    [ 1,2,3,4,5,4,5,1,3,2,3,1,2,5,4,5,3,4,2,1,2,4,5,1,3,],
    [ 1,2,3,4,5,4,5,1,3,2,3,1,5,2,4,2,3,4,5,1,5,4,2,1,3,],
    [ 1,2,3,4,5,4,5,1,3,2,3,1,5,2,4,5,4,2,1,3,2,3,4,5,1,],
    [ 1,2,3,4,5,4,5,1,3,2,3,4,2,5,1,2,3,5,1,4,5,1,4,2,3,],
    [ 1,2,3,4,5,4,5,1,3,2,3,4,2,5,1,5,1,4,2,3,2,3,5,1,4,],
    [ 1,2,3,4,5,4,5,1,3,2,3,4,5,2,1,2,1,4,5,3,5,3,2,1,4,],
    [ 1,2,3,4,5,4,5,1,3,2,3,4,5,2,1,5,3,2,1,4,2,1,4,5,3,],
    [ 1,2,3,4,5,4,5,1,3,2,5,1,4,2,3,2,3,5,1,4,3,4,2,5,1,],
    [ 1,2,3,4,5,4,5,1,3,2,5,1,4,2,3,3,4,2,5,1,2,3,5,1,4,],
    [ 1,2,3,4,5,4,5,1,3,2,5,3,2,1,4,2,1,4,5,3,3,4,5,2,1,],
    [ 1,2,3,4,5,4,5,1,3,2,5,3,2,1,4,3,4,5,2,1,2,1,4,5,3,],
    [ 1,2,3,4,5,4,5,1,3,2,5,3,4,2,1,2,4,5,1,3,3,1,2,5,4,],
    [ 1,2,3,4,5,4,5,1,3,2,5,3,4,2,1,3,1,2,5,4,2,4,5,1,3,],
    [ 1,2,3,4,5,4,5,1,3,2,5,4,2,1,3,2,3,4,5,1,3,1,5,2,4,],
    [ 1,2,3,4,5,4,5,1,3,2,5,4,2,1,3,3,1,5,2,4,2,3,4,5,1,],
    [ 1,2,3,4,5,4,5,2,1,3,2,1,5,3,4,3,4,1,5,2,5,3,4,2,1,],
    [ 1,2,3,4,5,4,5,2,1,3,2,1,5,3,4,5,3,4,2,1,3,4,1,5,2,],
    [ 1,2,3,4,5,4,5,2,1,3,2,3,1,5,4,3,4,5,2,1,5,1,4,3,2,],
    [ 1,2,3,4,5,4,5,2,1,3,2,3,1,5,4,5,1,4,3,2,3,4,5,2,1,],
    [ 1,2,3,4,5,4,5,2,1,3,2,3,4,5,1,3,1,5,2,4,5,4,1,3,2,],
    [ 1,2,3,4,5,4,5,2,1,3,2,3,4,5,1,5,4,1,3,2,3,1,5,2,4,],
    [ 1,2,3,4,5,4,5,2,1,3,2,4,5,3,1,3,1,4,5,2,5,3,1,2,4,],
    [ 1,2,3,4,5,4,5,2,1,3,2,4,5,3,1,5,3,1,2,4,3,1,4,5,2,],
    [ 1,2,3,4,5,4,5,2,1,3,3,1,4,5,2,2,4,5,3,1,5,3,1,2,4,],
    [ 1,2,3,4,5,4,5,2,1,3,3,1,4,5,2,5,3,1,2,4,2,4,5,3,1,],
    [ 1,2,3,4,5,4,5,2,1,3,3,1,5,2,4,2,3,4,5,1,5,4,1,3,2,],
    [ 1,2,3,4,5,4,5,2,1,3,3,1,5,2,4,5,4,1,3,2,2,3,4,5,1,],
    [ 1,2,3,4,5,4,5,2,1,3,3,4,1,5,2,2,1,5,3,4,5,3,4,2,1,],
    [ 1,2,3,4,5,4,5,2,1,3,3,4,1,5,2,5,3,4,2,1,2,1,5,3,4,],
    [ 1,2,3,4,5,4,5,2,1,3,3,4,5,2,1,2,3,1,5,4,5,1,4,3,2,],
    [ 1,2,3,4,5,4,5,2,1,3,3,4,5,2,1,5,1,4,3,2,2,3,1,5,4,],
    [ 1,2,3,4,5,4,5,2,1,3,5,1,4,3,2,2,3,1,5,4,3,4,5,2,1,],
    [ 1,2,3,4,5,4,5,2,1,3,5,1,4,3,2,3,4,5,2,1,2,3,1,5,4,],
    [ 1,2,3,4,5,4,5,2,1,3,5,3,1,2,4,2,4,5,3,1,3,1,4,5,2,],
    [ 1,2,3,4,5,4,5,2,1,3,5,3,1,2,4,3,1,4,5,2,2,4,5,3,1,],
    [ 1,2,3,4,5,4,5,2,1,3,5,3,4,2,1,2,1,5,3,4,3,4,1,5,2,],
    [ 1,2,3,4,5,4,5,2,1,3,5,3,4,2,1,3,4,1,5,2,2,1,5,3,4,],
    [ 1,2,3,4,5,4,5,2,1,3,5,4,1,3,2,2,3,4,5,1,3,1,5,2,4,],
    [ 1,2,3,4,5,4,5,2,1,3,5,4,1,3,2,3,1,5,2,4,2,3,4,5,1,],
    [ 1,2,3,4,5,4,5,2,3,1,2,1,4,5,3,3,4,5,1,2,5,3,1,2,4,],
    [ 1,2,3,4,5,4,5,2,3,1,2,1,4,5,3,5,3,1,2,4,3,4,5,1,2,],
    [ 1,2,3,4,5,4,5,2,3,1,2,3,1,5,4,3,4,5,1,2,5,1,4,2,3,],
    [ 1,2,3,4,5,4,5,2,3,1,2,3,1,5,4,5,1,4,2,3,3,4,5,1,2,],
    [ 1,2,3,4,5,4,5,2,3,1,2,3,5,1,4,3,1,4,5,2,5,4,1,2,3,],
    [ 1,2,3,4,5,4,5,2,3,1,2,3,5,1,4,3,4,1,5,2,5,1,4,2,3,],
    [ 1,2,3,4,5,4,5,2,3,1,2,3,5,1,4,5,1,4,2,3,3,4,1,5,2,],
    [ 1,2,3,4,5,4,5,2,3,1,2,3,5,1,4,5,4,1,2,3,3,1,4,5,2,],
    [ 1,2,3,4,5,4,5,2,3,1,2,4,1,5,3,3,1,5,2,4,5,3,4,1,2,],
    [ 1,2,3,4,5,4,5,2,3,1,2,4,1,5,3,5,3,4,1,2,3,1,5,2,4,],
    [ 1,2,3,4,5,4,5,2,3,1,2,4,5,1,3,3,1,4,5,2,5,3,1,2,4,],
    [ 1,2,3,4,5,4,5,2,3,1,2,4,5,1,3,5,3,1,2,4,3,1,4,5,2,],
    [ 1,2,3,4,5,4,5,2,3,1,3,1,4,5,2,2,3,5,1,4,5,4,1,2,3,],
    [ 1,2,3,4,5,4,5,2,3,1,3,1,4,5,2,2,4,5,1,3,5,3,1,2,4,],
    [ 1,2,3,4,5,4,5,2,3,1,3,1,4,5,2,5,3,1,2,4,2,4,5,1,3,],
    [ 1,2,3,4,5,4,5,2,3,1,3,1,4,5,2,5,4,1,2,3,2,3,5,1,4,],
    [ 1,2,3,4,5,4,5,2,3,1,3,1,5,2,4,2,4,1,5,3,5,3,4,1,2,],
    [ 1,2,3,4,5,4,5,2,3,1,3,1,5,2,4,5,3,4,1,2,2,4,1,5,3,],
    [ 1,2,3,4,5,4,5,2,3,1,3,4,1,5,2,2,3,5,1,4,5,1,4,2,3,],
    [ 1,2,3,4,5,4,5,2,3,1,3,4,1,5,2,5,1,4,2,3,2,3,5,1,4,],
    [ 1,2,3,4,5,4,5,2,3,1,3,4,5,1,2,2,1,4,5,3,5,3,1,2,4,],
    [ 1,2,3,4,5,4,5,2,3,1,3,4,5,1,2,2,3,1,5,4,5,1,4,2,3,],
    [ 1,2,3,4,5,4,5,2,3,1,3,4,5,1,2,5,1,4,2,3,2,3,1,5,4,],
    [ 1,2,3,4,5,4,5,2,3,1,3,4,5,1,2,5,3,1,2,4,2,1,4,5,3,],
    [ 1,2,3,4,5,4,5,2,3,1,5,1,4,2,3,2,3,1,5,4,3,4,5,1,2,],
    [ 1,2,3,4,5,4,5,2,3,1,5,1,4,2,3,2,3,5,1,4,3,4,1,5,2,],
    [ 1,2,3,4,5,4,5,2,3,1,5,1,4,2,3,3,4,1,5,2,2,3,5,1,4,],
    [ 1,2,3,4,5,4,5,2,3,1,5,1,4,2,3,3,4,5,1,2,2,3,1,5,4,],
    [ 1,2,3,4,5,4,5,2,3,1,5,3,1,2,4,2,1,4,5,3,3,4,5,1,2,],
    [ 1,2,3,4,5,4,5,2,3,1,5,3,1,2,4,2,4,5,1,3,3,1,4,5,2,],
    [ 1,2,3,4,5,4,5,2,3,1,5,3,1,2,4,3,1,4,5,2,2,4,5,1,3,],
    [ 1,2,3,4,5,4,5,2,3,1,5,3,1,2,4,3,4,5,1,2,2,1,4,5,3,],
    [ 1,2,3,4,5,4,5,2,3,1,5,3,4,1,2,2,4,1,5,3,3,1,5,2,4,],
    [ 1,2,3,4,5,4,5,2,3,1,5,3,4,1,2,3,1,5,2,4,2,4,1,5,3,],
    [ 1,2,3,4,5,4,5,2,3,1,5,4,1,2,3,2,3,5,1,4,3,1,4,5,2,],
    [ 1,2,3,4,5,4,5,2,3,1,5,4,1,2,3,3,1,4,5,2,2,3,5,1,4,],
    [ 1,2,3,4,5,5,1,2,3,4,2,3,4,5,1,3,4,5,1,2,4,5,1,2,3,],
    [ 1,2,3,4,5,5,1,2,3,4,2,3,4,5,1,4,5,1,2,3,3,4,5,1,2,],
    [ 1,2,3,4,5,5,1,2,3,4,2,4,1,5,3,3,5,4,1,2,4,3,5,2,1,],
    [ 1,2,3,4,5,5,1,2,3,4,2,4,1,5,3,3,5,4,2,1,4,3,5,1,2,],
    [ 1,2,3,4,5,5,1,2,3,4,2,4,1,5,3,4,3,5,1,2,3,5,4,2,1,],
    [ 1,2,3,4,5,5,1,2,3,4,2,4,1,5,3,4,3,5,2,1,3,5,4,1,2,],
    [ 1,2,3,4,5,5,1,2,3,4,2,4,5,1,3,3,5,4,2,1,4,3,1,5,2,],
    [ 1,2,3,4,5,5,1,2,3,4,2,4,5,1,3,4,3,1,5,2,3,5,4,2,1,],
    [ 1,2,3,4,5,5,1,2,3,4,2,5,4,1,3,3,4,1,5,2,4,3,5,2,1,],
    [ 1,2,3,4,5,5,1,2,3,4,2,5,4,1,3,3,4,5,2,1,4,3,1,5,2,],
    [ 1,2,3,4,5,5,1,2,3,4,2,5,4,1,3,4,3,1,5,2,3,4,5,2,1,],
    [ 1,2,3,4,5,5,1,2,3,4,2,5,4,1,3,4,3,5,2,1,3,4,1,5,2,],
    [ 1,2,3,4,5,5,1,2,3,4,3,4,1,5,2,2,5,4,1,3,4,3,5,2,1,],
    [ 1,2,3,4,5,5,1,2,3,4,3,4,1,5,2,4,3,5,2,1,2,5,4,1,3,],
    [ 1,2,3,4,5,5,1,2,3,4,3,4,5,1,2,2,3,4,5,1,4,5,1,2,3,],
    [ 1,2,3,4,5,5,1,2,3,4,3,4,5,1,2,4,5,1,2,3,2,3,4,5,1,],
    [ 1,2,3,4,5,5,1,2,3,4,3,4,5,2,1,2,5,4,1,3,4,3,1,5,2,],
    [ 1,2,3,4,5,5,1,2,3,4,3,4,5,2,1,4,3,1,5,2,2,5,4,1,3,],
    [ 1,2,3,4,5,5,1,2,3,4,3,5,4,1,2,2,4,1,5,3,4,3,5,2,1,],
    [ 1,2,3,4,5,5,1,2,3,4,3,5,4,1,2,4,3,5,2,1,2,4,1,5,3,],
    [ 1,2,3,4,5,5,1,2,3,4,3,5,4,2,1,2,4,1,5,3,4,3,5,1,2,],
    [ 1,2,3,4,5,5,1,2,3,4,3,5,4,2,1,2,4,5,1,3,4,3,1,5,2,],
    [ 1,2,3,4,5,5,1,2,3,4,3,5,4,2,1,4,3,1,5,2,2,4,5,1,3,],
    [ 1,2,3,4,5,5,1,2,3,4,3,5,4,2,1,4,3,5,1,2,2,4,1,5,3,],
    [ 1,2,3,4,5,5,1,2,3,4,4,3,1,5,2,2,4,5,1,3,3,5,4,2,1,],
    [ 1,2,3,4,5,5,1,2,3,4,4,3,1,5,2,2,5,4,1,3,3,4,5,2,1,],
    [ 1,2,3,4,5,5,1,2,3,4,4,3,1,5,2,3,4,5,2,1,2,5,4,1,3,],
    [ 1,2,3,4,5,5,1,2,3,4,4,3,1,5,2,3,5,4,2,1,2,4,5,1,3,],
    [ 1,2,3,4,5,5,1,2,3,4,4,3,5,1,2,2,4,1,5,3,3,5,4,2,1,],
    [ 1,2,3,4,5,5,1,2,3,4,4,3,5,1,2,3,5,4,2,1,2,4,1,5,3,],
    [ 1,2,3,4,5,5,1,2,3,4,4,3,5,2,1,2,4,1,5,3,3,5,4,1,2,],
    [ 1,2,3,4,5,5,1,2,3,4,4,3,5,2,1,2,5,4,1,3,3,4,1,5,2,],
    [ 1,2,3,4,5,5,1,2,3,4,4,3,5,2,1,3,4,1,5,2,2,5,4,1,3,],
    [ 1,2,3,4,5,5,1,2,3,4,4,3,5,2,1,3,5,4,1,2,2,4,1,5,3,],
    [ 1,2,3,4,5,5,1,2,3,4,4,5,1,2,3,2,3,4,5,1,3,4,5,1,2,],
    [ 1,2,3,4,5,5,1,2,3,4,4,5,1,2,3,3,4,5,1,2,2,3,4,5,1,],
    [ 1,2,3,4,5,5,1,4,2,3,2,3,1,5,4,3,4,5,1,2,4,5,2,3,1,],
    [ 1,2,3,4,5,5,1,4,2,3,2,3,1,5,4,4,5,2,3,1,3,4,5,1,2,],
    [ 1,2,3,4,5,5,1,4,2,3,2,3,5,1,4,3,4,1,5,2,4,5,2,3,1,],
    [ 1,2,3,4,5,5,1,4,2,3,2,3,5,1,4,3,4,2,5,1,4,5,1,3,2,],
    [ 1,2,3,4,5,5,1,4,2,3,2,3,5,1,4,4,5,1,3,2,3,4,2,5,1,],
    [ 1,2,3,4,5,5,1,4,2,3,2,3,5,1,4,4,5,2,3,1,3,4,1,5,2,],
    [ 1,2,3,4,5,5,1,4,2,3,2,4,5,3,1,3,5,2,1,4,4,3,1,5,2,],
    [ 1,2,3,4,5,5,1,4,2,3,2,4,5,3,1,4,3,1,5,2,3,5,2,1,4,],
    [ 1,2,3,4,5,5,1,4,2,3,2,5,1,3,4,3,4,2,5,1,4,3,5,1,2,],
    [ 1,2,3,4,5,5,1,4,2,3,2,5,1,3,4,3,4,5,1,2,4,3,2,5,1,],
    [ 1,2,3,4,5,5,1,4,2,3,2,5,1,3,4,4,3,2,5,1,3,4,5,1,2,],
    [ 1,2,3,4,5,5,1,4,2,3,2,5,1,3,4,4,3,5,1,2,3,4,2,5,1,],
    [ 1,2,3,4,5,5,1,4,2,3,3,4,1,5,2,2,3,5,1,4,4,5,2,3,1,],
    [ 1,2,3,4,5,5,1,4,2,3,3,4,1,5,2,4,5,2,3,1,2,3,5,1,4,],
    [ 1,2,3,4,5,5,1,4,2,3,3,4,2,5,1,2,3,5,1,4,4,5,1,3,2,],
    [ 1,2,3,4,5,5,1,4,2,3,3,4,2,5,1,2,5,1,3,4,4,3,5,1,2,],
    [ 1,2,3,4,5,5,1,4,2,3,3,4,2,5,1,4,3,5,1,2,2,5,1,3,4,],
    [ 1,2,3,4,5,5,1,4,2,3,3,4,2,5,1,4,5,1,3,2,2,3,5,1,4,],
    [ 1,2,3,4,5,5,1,4,2,3,3,4,5,1,2,2,3,1,5,4,4,5,2,3,1,],
    [ 1,2,3,4,5,5,1,4,2,3,3,4,5,1,2,2,5,1,3,4,4,3,2,5,1,],
    [ 1,2,3,4,5,5,1,4,2,3,3,4,5,1,2,4,3,2,5,1,2,5,1,3,4,],
    [ 1,2,3,4,5,5,1,4,2,3,3,4,5,1,2,4,5,2,3,1,2,3,1,5,4,],
    [ 1,2,3,4,5,5,1,4,2,3,3,5,2,1,4,2,4,5,3,1,4,3,1,5,2,],
    [ 1,2,3,4,5,5,1,4,2,3,3,5,2,1,4,4,3,1,5,2,2,4,5,3,1,],
    [ 1,2,3,4,5,5,1,4,2,3,4,3,1,5,2,2,4,5,3,1,3,5,2,1,4,],
    [ 1,2,3,4,5,5,1,4,2,3,4,3,1,5,2,3,5,2,1,4,2,4,5,3,1,],
    [ 1,2,3,4,5,5,1,4,2,3,4,3,2,5,1,2,5,1,3,4,3,4,5,1,2,],
    [ 1,2,3,4,5,5,1,4,2,3,4,3,2,5,1,3,4,5,1,2,2,5,1,3,4,],
    [ 1,2,3,4,5,5,1,4,2,3,4,3,5,1,2,2,5,1,3,4,3,4,2,5,1,],
    [ 1,2,3,4,5,5,1,4,2,3,4,3,5,1,2,3,4,2,5,1,2,5,1,3,4,],
    [ 1,2,3,4,5,5,1,4,2,3,4,5,1,3,2,2,3,5,1,4,3,4,2,5,1,],
    [ 1,2,3,4,5,5,1,4,2,3,4,5,1,3,2,3,4,2,5,1,2,3,5,1,4,],
    [ 1,2,3,4,5,5,1,4,2,3,4,5,2,3,1,2,3,1,5,4,3,4,5,1,2,],
    [ 1,2,3,4,5,5,1,4,2,3,4,5,2,3,1,2,3,5,1,4,3,4,1,5,2,],
    [ 1,2,3,4,5,5,1,4,2,3,4,5,2,3,1,3,4,1,5,2,2,3,5,1,4,],
    [ 1,2,3,4,5,5,1,4,2,3,4,5,2,3,1,3,4,5,1,2,2,3,1,5,4,],
    [ 1,2,3,4,5,5,1,4,3,2,2,3,1,5,4,3,4,5,2,1,4,5,2,1,3,],
    [ 1,2,3,4,5,5,1,4,3,2,2,3,1,5,4,4,5,2,1,3,3,4,5,2,1,],
    [ 1,2,3,4,5,5,1,4,3,2,2,3,5,1,4,3,4,2,5,1,4,5,1,2,3,],
    [ 1,2,3,4,5,5,1,4,3,2,2,3,5,1,4,4,5,1,2,3,3,4,2,5,1,],
    [ 1,2,3,4,5,5,1,4,3,2,2,4,1,5,3,3,5,2,1,4,4,3,5,2,1,],
    [ 1,2,3,4,5,5,1,4,3,2,2,4,1,5,3,4,3,5,2,1,3,5,2,1,4,],
    [ 1,2,3,4,5,5,1,4,3,2,2,4,5,1,3,3,5,1,2,4,4,3,2,5,1,],
    [ 1,2,3,4,5,5,1,4,3,2,2,4,5,1,3,4,3,2,5,1,3,5,1,2,4,],
    [ 1,2,3,4,5,5,1,4,3,2,3,4,2,5,1,2,3,5,1,4,4,5,1,2,3,],
    [ 1,2,3,4,5,5,1,4,3,2,3,4,2,5,1,4,5,1,2,3,2,3,5,1,4,],
    [ 1,2,3,4,5,5,1,4,3,2,3,4,5,2,1,2,3,1,5,4,4,5,2,1,3,],
    [ 1,2,3,4,5,5,1,4,3,2,3,4,5,2,1,4,5,2,1,3,2,3,1,5,4,],
    [ 1,2,3,4,5,5,1,4,3,2,3,5,1,2,4,2,4,5,1,3,4,3,2,5,1,],
    [ 1,2,3,4,5,5,1,4,3,2,3,5,1,2,4,4,3,2,5,1,2,4,5,1,3,],
    [ 1,2,3,4,5,5,1,4,3,2,3,5,2,1,4,2,4,1,5,3,4,3,5,2,1,],
    [ 1,2,3,4,5,5,1,4,3,2,3,5,2,1,4,4,3,5,2,1,2,4,1,5,3,],
    [ 1,2,3,4,5,5,1,4,3,2,4,3,2,5,1,2,4,5,1,3,3,5,1,2,4,],
    [ 1,2,3,4,5,5,1,4,3,2,4,3,2,5,1,3,5,1,2,4,2,4,5,1,3,],
    [ 1,2,3,4,5,5,1,4,3,2,4,3,5,2,1,2,4,1,5,3,3,5,2,1,4,],
    [ 1,2,3,4,5,5,1,4,3,2,4,3,5,2,1,3,5,2,1,4,2,4,1,5,3,],
    [ 1,2,3,4,5,5,1,4,3,2,4,5,1,2,3,2,3,5,1,4,3,4,2,5,1,],
    [ 1,2,3,4,5,5,1,4,3,2,4,5,1,2,3,3,4,2,5,1,2,3,5,1,4,],
    [ 1,2,3,4,5,5,1,4,3,2,4,5,2,1,3,2,3,1,5,4,3,4,5,2,1,],
    [ 1,2,3,4,5,5,1,4,3,2,4,5,2,1,3,3,4,5,2,1,2,3,1,5,4,],
    [ 1,2,3,4,5,5,3,1,2,4,2,1,4,5,3,3,4,5,1,2,4,5,2,3,1,],
    [ 1,2,3,4,5,5,3,1,2,4,2,1,4,5,3,4,5,2,3,1,3,4,5,1,2,],
    [ 1,2,3,4,5,5,3,1,2,4,2,4,5,1,3,3,1,4,5,2,4,5,2,3,1,],
    [ 1,2,3,4,5,5,3,1,2,4,2,4,5,1,3,4,5,2,3,1,3,1,4,5,2,],
    [ 1,2,3,4,5,5,3,1,2,4,2,4,5,3,1,3,1,4,5,2,4,5,2,1,3,],
    [ 1,2,3,4,5,5,3,1,2,4,2,4,5,3,1,3,5,4,1,2,4,1,2,5,3,],
    [ 1,2,3,4,5,5,3,1,2,4,2,4,5,3,1,4,1,2,5,3,3,5,4,1,2,],
    [ 1,2,3,4,5,5,3,1,2,4,2,4,5,3,1,4,5,2,1,3,3,1,4,5,2,],
    [ 1,2,3,4,5,5,3,1,2,4,2,5,4,1,3,3,4,2,5,1,4,1,5,3,2,],
    [ 1,2,3,4,5,5,3,1,2,4,2,5,4,1,3,4,1,5,3,2,3,4,2,5,1,],
    [ 1,2,3,4,5,5,3,1,2,4,2,5,4,3,1,3,4,5,1,2,4,1,2,5,3,],
    [ 1,2,3,4,5,5,3,1,2,4,2,5,4,3,1,4,1,2,5,3,3,4,5,1,2,],
    [ 1,2,3,4,5,5,3,1,2,4,3,1,4,5,2,2,4,5,1,3,4,5,2,3,1,],
    [ 1,2,3,4,5,5,3,1,2,4,3,1,4,5,2,2,4,5,3,1,4,5,2,1,3,],
    [ 1,2,3,4,5,5,3,1,2,4,3,1,4,5,2,4,5,2,1,3,2,4,5,3,1,],
    [ 1,2,3,4,5,5,3,1,2,4,3,1,4,5,2,4,5,2,3,1,2,4,5,1,3,],
    [ 1,2,3,4,5,5,3,1,2,4,3,4,2,5,1,2,5,4,1,3,4,1,5,3,2,],
    [ 1,2,3,4,5,5,3,1,2,4,3,4,2,5,1,4,1,5,3,2,2,5,4,1,3,],
    [ 1,2,3,4,5,5,3,1,2,4,3,4,5,1,2,2,1,4,5,3,4,5,2,3,1,],
    [ 1,2,3,4,5,5,3,1,2,4,3,4,5,1,2,2,5,4,3,1,4,1,2,5,3,],
    [ 1,2,3,4,5,5,3,1,2,4,3,4,5,1,2,4,1,2,5,3,2,5,4,3,1,],
    [ 1,2,3,4,5,5,3,1,2,4,3,4,5,1,2,4,5,2,3,1,2,1,4,5,3,],
    [ 1,2,3,4,5,5,3,1,2,4,3,5,4,1,2,2,4,5,3,1,4,1,2,5,3,],
    [ 1,2,3,4,5,5,3,1,2,4,3,5,4,1,2,4,1,2,5,3,2,4,5,3,1,],
    [ 1,2,3,4,5,5,3,1,2,4,4,1,2,5,3,2,4,5,3,1,3,5,4,1,2,],
    [ 1,2,3,4,5,5,3,1,2,4,4,1,2,5,3,2,5,4,3,1,3,4,5,1,2,],
    [ 1,2,3,4,5,5,3,1,2,4,4,1,2,5,3,3,4,5,1,2,2,5,4,3,1,],
    [ 1,2,3,4,5,5,3,1,2,4,4,1,2,5,3,3,5,4,1,2,2,4,5,3,1,],
    [ 1,2,3,4,5,5,3,1,2,4,4,1,5,3,2,2,5,4,1,3,3,4,2,5,1,],
    [ 1,2,3,4,5,5,3,1,2,4,4,1,5,3,2,3,4,2,5,1,2,5,4,1,3,],
    [ 1,2,3,4,5,5,3,1,2,4,4,5,2,1,3,2,4,5,3,1,3,1,4,5,2,],
    [ 1,2,3,4,5,5,3,1,2,4,4,5,2,1,3,3,1,4,5,2,2,4,5,3,1,],
    [ 1,2,3,4,5,5,3,1,2,4,4,5,2,3,1,2,1,4,5,3,3,4,5,1,2,],
    [ 1,2,3,4,5,5,3,1,2,4,4,5,2,3,1,2,4,5,1,3,3,1,4,5,2,],
    [ 1,2,3,4,5,5,3,1,2,4,4,5,2,3,1,3,1,4,5,2,2,4,5,1,3,],
    [ 1,2,3,4,5,5,3,1,2,4,4,5,2,3,1,3,4,5,1,2,2,1,4,5,3,],
    [ 1,2,3,4,5,5,3,2,1,4,2,1,4,5,3,3,4,5,2,1,4,5,1,3,2,],
    [ 1,2,3,4,5,5,3,2,1,4,2,1,4,5,3,4,5,1,3,2,3,4,5,2,1,],
    [ 1,2,3,4,5,5,3,2,1,4,2,4,1,5,3,3,5,4,2,1,4,1,5,3,2,],
    [ 1,2,3,4,5,5,3,2,1,4,2,4,1,5,3,4,1,5,3,2,3,5,4,2,1,],
    [ 1,2,3,4,5,5,3,2,1,4,2,4,5,3,1,3,1,4,5,2,4,5,1,2,3,],
    [ 1,2,3,4,5,5,3,2,1,4,2,4,5,3,1,4,5,1,2,3,3,1,4,5,2,],
    [ 1,2,3,4,5,5,3,2,1,4,2,5,4,3,1,3,4,1,5,2,4,1,5,2,3,],
    [ 1,2,3,4,5,5,3,2,1,4,2,5,4,3,1,4,1,5,2,3,3,4,1,5,2,],
    [ 1,2,3,4,5,5,3,2,1,4,3,1,4,5,2,2,4,5,3,1,4,5,1,2,3,],
    [ 1,2,3,4,5,5,3,2,1,4,3,1,4,5,2,4,5,1,2,3,2,4,5,3,1,],
    [ 1,2,3,4,5,5,3,2,1,4,3,4,1,5,2,2,5,4,3,1,4,1,5,2,3,],
    [ 1,2,3,4,5,5,3,2,1,4,3,4,1,5,2,4,1,5,2,3,2,5,4,3,1,],
    [ 1,2,3,4,5,5,3,2,1,4,3,4,5,2,1,2,1,4,5,3,4,5,1,3,2,],
    [ 1,2,3,4,5,5,3,2,1,4,3,4,5,2,1,4,5,1,3,2,2,1,4,5,3,],
    [ 1,2,3,4,5,5,3,2,1,4,3,5,4,2,1,2,4,1,5,3,4,1,5,3,2,],
    [ 1,2,3,4,5,5,3,2,1,4,3,5,4,2,1,4,1,5,3,2,2,4,1,5,3,],
    [ 1,2,3,4,5,5,3,2,1,4,4,1,5,2,3,2,5,4,3,1,3,4,1,5,2,],
    [ 1,2,3,4,5,5,3,2,1,4,4,1,5,2,3,3,4,1,5,2,2,5,4,3,1,],
    [ 1,2,3,4,5,5,3,2,1,4,4,1,5,3,2,2,4,1,5,3,3,5,4,2,1,],
    [ 1,2,3,4,5,5,3,2,1,4,4,1,5,3,2,3,5,4,2,1,2,4,1,5,3,],
    [ 1,2,3,4,5,5,3,2,1,4,4,5,1,2,3,2,4,5,3,1,3,1,4,5,2,],
    [ 1,2,3,4,5,5,3,2,1,4,4,5,1,2,3,3,1,4,5,2,2,4,5,3,1,],
    [ 1,2,3,4,5,5,3,2,1,4,4,5,1,3,2,2,1,4,5,3,3,4,5,2,1,],
    [ 1,2,3,4,5,5,3,2,1,4,4,5,1,3,2,3,4,5,2,1,2,1,4,5,3,],
    [ 1,2,3,4,5,5,3,4,1,2,2,1,5,3,4,3,4,2,5,1,4,5,1,2,3,],
    [ 1,2,3,4,5,5,3,4,1,2,2,1,5,3,4,4,5,1,2,3,3,4,2,5,1,],
    [ 1,2,3,4,5,5,3,4,1,2,2,4,1,5,3,3,1,5,2,4,4,5,2,3,1,],
    [ 1,2,3,4,5,5,3,4,1,2,2,4,1,5,3,4,5,2,3,1,3,1,5,2,4,],
    [ 1,2,3,4,5,5,3,4,1,2,2,4,5,3,1,3,1,2,5,4,4,5,1,2,3,],
    [ 1,2,3,4,5,5,3,4,1,2,2,4,5,3,1,3,5,1,2,4,4,1,2,5,3,],
    [ 1,2,3,4,5,5,3,4,1,2,2,4,5,3,1,4,1,2,5,3,3,5,1,2,4,],
    [ 1,2,3,4,5,5,3,4,1,2,2,4,5,3,1,4,5,1,2,3,3,1,2,5,4,],
    [ 1,2,3,4,5,5,3,4,1,2,2,5,1,3,4,3,4,2,5,1,4,1,5,2,3,],
    [ 1,2,3,4,5,5,3,4,1,2,2,5,1,3,4,3,4,5,2,1,4,1,2,5,3,],
    [ 1,2,3,4,5,5,3,4,1,2,2,5,1,3,4,4,1,2,5,3,3,4,5,2,1,],
    [ 1,2,3,4,5,5,3,4,1,2,2,5,1,3,4,4,1,5,2,3,3,4,2,5,1,],
    [ 1,2,3,4,5,5,3,4,1,2,3,1,2,5,4,2,4,5,3,1,4,5,1,2,3,],
    [ 1,2,3,4,5,5,3,4,1,2,3,1,2,5,4,4,5,1,2,3,2,4,5,3,1,],
    [ 1,2,3,4,5,5,3,4,1,2,3,1,5,2,4,2,4,1,5,3,4,5,2,3,1,],
    [ 1,2,3,4,5,5,3,4,1,2,3,1,5,2,4,4,5,2,3,1,2,4,1,5,3,],
    [ 1,2,3,4,5,5,3,4,1,2,3,4,2,5,1,2,1,5,3,4,4,5,1,2,3,],
    [ 1,2,3,4,5,5,3,4,1,2,3,4,2,5,1,2,5,1,3,4,4,1,5,2,3,],
    [ 1,2,3,4,5,5,3,4,1,2,3,4,2,5,1,4,1,5,2,3,2,5,1,3,4,],
    [ 1,2,3,4,5,5,3,4,1,2,3,4,2,5,1,4,5,1,2,3,2,1,5,3,4,],
    [ 1,2,3,4,5,5,3,4,1,2,3,4,5,2,1,2,5,1,3,4,4,1,2,5,3,],
    [ 1,2,3,4,5,5,3,4,1,2,3,4,5,2,1,4,1,2,5,3,2,5,1,3,4,],
    [ 1,2,3,4,5,5,3,4,1,2,3,5,1,2,4,2,4,5,3,1,4,1,2,5,3,],
    [ 1,2,3,4,5,5,3,4,1,2,3,5,1,2,4,4,1,2,5,3,2,4,5,3,1,],
    [ 1,2,3,4,5,5,3,4,1,2,4,1,2,5,3,2,4,5,3,1,3,5,1,2,4,],
    [ 1,2,3,4,5,5,3,4,1,2,4,1,2,5,3,2,5,1,3,4,3,4,5,2,1,],
    [ 1,2,3,4,5,5,3,4,1,2,4,1,2,5,3,3,4,5,2,1,2,5,1,3,4,],
    [ 1,2,3,4,5,5,3,4,1,2,4,1,2,5,3,3,5,1,2,4,2,4,5,3,1,],
    [ 1,2,3,4,5,5,3,4,1,2,4,1,5,2,3,2,5,1,3,4,3,4,2,5,1,],
    [ 1,2,3,4,5,5,3,4,1,2,4,1,5,2,3,3,4,2,5,1,2,5,1,3,4,],
    [ 1,2,3,4,5,5,3,4,1,2,4,5,1,2,3,2,1,5,3,4,3,4,2,5,1,],
    [ 1,2,3,4,5,5,3,4,1,2,4,5,1,2,3,2,4,5,3,1,3,1,2,5,4,],
    [ 1,2,3,4,5,5,3,4,1,2,4,5,1,2,3,3,1,2,5,4,2,4,5,3,1,],
    [ 1,2,3,4,5,5,3,4,1,2,4,5,1,2,3,3,4,2,5,1,2,1,5,3,4,],
    [ 1,2,3,4,5,5,3,4,1,2,4,5,2,3,1,2,4,1,5,3,3,1,5,2,4,],
    [ 1,2,3,4,5,5,3,4,1,2,4,5,2,3,1,3,1,5,2,4,2,4,1,5,3,],
    [ 1,2,3,4,5,5,3,4,2,1,2,1,5,3,4,3,4,1,5,2,4,5,2,1,3,],
    [ 1,2,3,4,5,5,3,4,2,1,2,1,5,3,4,4,5,2,1,3,3,4,1,5,2,],
    [ 1,2,3,4,5,5,3,4,2,1,2,4,1,5,3,3,5,2,1,4,4,1,5,3,2,],
    [ 1,2,3,4,5,5,3,4,2,1,2,4,1,5,3,4,1,5,3,2,3,5,2,1,4,],
    [ 1,2,3,4,5,5,3,4,2,1,2,4,5,1,3,3,1,2,5,4,4,5,1,3,2,],
    [ 1,2,3,4,5,5,3,4,2,1,2,4,5,1,3,4,5,1,3,2,3,1,2,5,4,],
    [ 1,2,3,4,5,5,3,4,2,1,2,5,1,3,4,3,4,5,1,2,4,1,2,5,3,],
    [ 1,2,3,4,5,5,3,4,2,1,2,5,1,3,4,4,1,2,5,3,3,4,5,1,2,],
    [ 1,2,3,4,5,5,3,4,2,1,3,1,2,5,4,2,4,5,1,3,4,5,1,3,2,],
    [ 1,2,3,4,5,5,3,4,2,1,3,1,2,5,4,4,5,1,3,2,2,4,5,1,3,],
    [ 1,2,3,4,5,5,3,4,2,1,3,4,1,5,2,2,1,5,3,4,4,5,2,1,3,],
    [ 1,2,3,4,5,5,3,4,2,1,3,4,1,5,2,4,5,2,1,3,2,1,5,3,4,],
    [ 1,2,3,4,5,5,3,4,2,1,3,4,5,1,2,2,5,1,3,4,4,1,2,5,3,],
    [ 1,2,3,4,5,5,3,4,2,1,3,4,5,1,2,4,1,2,5,3,2,5,1,3,4,],
    [ 1,2,3,4,5,5,3,4,2,1,3,5,2,1,4,2,4,1,5,3,4,1,5,3,2,],
    [ 1,2,3,4,5,5,3,4,2,1,3,5,2,1,4,4,1,5,3,2,2,4,1,5,3,],
    [ 1,2,3,4,5,5,3,4,2,1,4,1,2,5,3,2,5,1,3,4,3,4,5,1,2,],
    [ 1,2,3,4,5,5,3,4,2,1,4,1,2,5,3,3,4,5,1,2,2,5,1,3,4,],
    [ 1,2,3,4,5,5,3,4,2,1,4,1,5,3,2,2,4,1,5,3,3,5,2,1,4,],
    [ 1,2,3,4,5,5,3,4,2,1,4,1,5,3,2,3,5,2,1,4,2,4,1,5,3,],
    [ 1,2,3,4,5,5,3,4,2,1,4,5,1,3,2,2,4,5,1,3,3,1,2,5,4,],
    [ 1,2,3,4,5,5,3,4,2,1,4,5,1,3,2,3,1,2,5,4,2,4,5,1,3,],
    [ 1,2,3,4,5,5,3,4,2,1,4,5,2,1,3,2,1,5,3,4,3,4,1,5,2,],
    [ 1,2,3,4,5,5,3,4,2,1,4,5,2,1,3,3,4,1,5,2,2,1,5,3,4,],
    [ 1,2,3,4,5,5,4,1,2,3,2,1,5,3,4,3,5,4,1,2,4,3,2,5,1,],
    [ 1,2,3,4,5,5,4,1,2,3,2,1,5,3,4,4,3,2,5,1,3,5,4,1,2,],
    [ 1,2,3,4,5,5,4,1,2,3,2,3,4,5,1,3,5,2,1,4,4,1,5,3,2,],
    [ 1,2,3,4,5,5,4,1,2,3,2,3,4,5,1,4,1,5,3,2,3,5,2,1,4,],
    [ 1,2,3,4,5,5,4,1,2,3,2,3,5,1,4,3,1,4,5,2,4,5,2,3,1,],
    [ 1,2,3,4,5,5,4,1,2,3,2,3,5,1,4,4,5,2,3,1,3,1,4,5,2,],
    [ 1,2,3,4,5,5,4,1,2,3,2,5,4,3,1,3,1,2,5,4,4,3,5,1,2,],
    [ 1,2,3,4,5,5,4,1,2,3,2,5,4,3,1,4,3,5,1,2,3,1,2,5,4,],
    [ 1,2,3,4,5,5,4,1,2,3,3,1,2,5,4,2,5,4,3,1,4,3,5,1,2,],
    [ 1,2,3,4,5,5,4,1,2,3,3,1,2,5,4,4,3,5,1,2,2,5,4,3,1,],
    [ 1,2,3,4,5,5,4,1,2,3,3,1,4,5,2,2,3,5,1,4,4,5,2,3,1,],
    [ 1,2,3,4,5,5,4,1,2,3,3,1,4,5,2,4,5,2,3,1,2,3,5,1,4,],
    [ 1,2,3,4,5,5,4,1,2,3,3,5,2,1,4,2,3,4,5,1,4,1,5,3,2,],
    [ 1,2,3,4,5,5,4,1,2,3,3,5,2,1,4,4,1,5,3,2,2,3,4,5,1,],
    [ 1,2,3,4,5,5,4,1,2,3,3,5,4,1,2,2,1,5,3,4,4,3,2,5,1,],
    [ 1,2,3,4,5,5,4,1,2,3,3,5,4,1,2,4,3,2,5,1,2,1,5,3,4,],
    [ 1,2,3,4,5,5,4,1,2,3,4,1,5,3,2,2,3,4,5,1,3,5,2,1,4,],
    [ 1,2,3,4,5,5,4,1,2,3,4,1,5,3,2,3,5,2,1,4,2,3,4,5,1,],
    [ 1,2,3,4,5,5,4,1,2,3,4,3,2,5,1,2,1,5,3,4,3,5,4,1,2,],
    [ 1,2,3,4,5,5,4,1,2,3,4,3,2,5,1,3,5,4,1,2,2,1,5,3,4,],
    [ 1,2,3,4,5,5,4,1,2,3,4,3,5,1,2,2,5,4,3,1,3,1,2,5,4,],
    [ 1,2,3,4,5,5,4,1,2,3,4,3,5,1,2,3,1,2,5,4,2,5,4,3,1,],
    [ 1,2,3,4,5,5,4,1,2,3,4,5,2,3,1,2,3,5,1,4,3,1,4,5,2,],
    [ 1,2,3,4,5,5,4,1,2,3,4,5,2,3,1,3,1,4,5,2,2,3,5,1,4,],
    [ 1,2,3,4,5,5,4,1,3,2,2,1,4,5,3,3,5,2,1,4,4,3,5,2,1,],
    [ 1,2,3,4,5,5,4,1,3,2,2,1,4,5,3,4,3,5,2,1,3,5,2,1,4,],
    [ 1,2,3,4,5,5,4,1,3,2,2,3,4,5,1,3,1,5,2,4,4,5,2,1,3,],
    [ 1,2,3,4,5,5,4,1,3,2,2,3,4,5,1,3,5,2,1,4,4,1,5,2,3,],
    [ 1,2,3,4,5,5,4,1,3,2,2,3,4,5,1,4,1,5,2,3,3,5,2,1,4,],
    [ 1,2,3,4,5,5,4,1,3,2,2,3,4,5,1,4,5,2,1,3,3,1,5,2,4,],
    [ 1,2,3,4,5,5,4,1,3,2,2,3,5,1,4,3,5,4,2,1,4,1,2,5,3,],
    [ 1,2,3,4,5,5,4,1,3,2,2,3,5,1,4,4,1,2,5,3,3,5,4,2,1,],
    [ 1,2,3,4,5,5,4,1,3,2,2,5,4,1,3,3,1,2,5,4,4,3,5,2,1,],
    [ 1,2,3,4,5,5,4,1,3,2,2,5,4,1,3,3,1,5,2,4,4,3,2,5,1,],
    [ 1,2,3,4,5,5,4,1,3,2,2,5,4,1,3,4,3,2,5,1,3,1,5,2,4,],
    [ 1,2,3,4,5,5,4,1,3,2,2,5,4,1,3,4,3,5,2,1,3,1,2,5,4,],
    [ 1,2,3,4,5,5,4,1,3,2,3,1,2,5,4,2,5,4,1,3,4,3,5,2,1,],
    [ 1,2,3,4,5,5,4,1,3,2,3,1,2,5,4,4,3,5,2,1,2,5,4,1,3,],
    [ 1,2,3,4,5,5,4,1,3,2,3,1,5,2,4,2,3,4,5,1,4,5,2,1,3,],
    [ 1,2,3,4,5,5,4,1,3,2,3,1,5,2,4,2,5,4,1,3,4,3,2,5,1,],
    [ 1,2,3,4,5,5,4,1,3,2,3,1,5,2,4,4,3,2,5,1,2,5,4,1,3,],
    [ 1,2,3,4,5,5,4,1,3,2,3,1,5,2,4,4,5,2,1,3,2,3,4,5,1,],
    [ 1,2,3,4,5,5,4,1,3,2,3,5,2,1,4,2,1,4,5,3,4,3,5,2,1,],
    [ 1,2,3,4,5,5,4,1,3,2,3,5,2,1,4,2,3,4,5,1,4,1,5,2,3,],
    [ 1,2,3,4,5,5,4,1,3,2,3,5,2,1,4,4,1,5,2,3,2,3,4,5,1,],
    [ 1,2,3,4,5,5,4,1,3,2,3,5,2,1,4,4,3,5,2,1,2,1,4,5,3,],
    [ 1,2,3,4,5,5,4,1,3,2,3,5,4,2,1,2,3,5,1,4,4,1,2,5,3,],
    [ 1,2,3,4,5,5,4,1,3,2,3,5,4,2,1,4,1,2,5,3,2,3,5,1,4,],
    [ 1,2,3,4,5,5,4,1,3,2,4,1,2,5,3,2,3,5,1,4,3,5,4,2,1,],
    [ 1,2,3,4,5,5,4,1,3,2,4,1,2,5,3,3,5,4,2,1,2,3,5,1,4,],
    [ 1,2,3,4,5,5,4,1,3,2,4,1,5,2,3,2,3,4,5,1,3,5,2,1,4,],
    [ 1,2,3,4,5,5,4,1,3,2,4,1,5,2,3,3,5,2,1,4,2,3,4,5,1,],
    [ 1,2,3,4,5,5,4,1,3,2,4,3,2,5,1,2,5,4,1,3,3,1,5,2,4,],
    [ 1,2,3,4,5,5,4,1,3,2,4,3,2,5,1,3,1,5,2,4,2,5,4,1,3,],
    [ 1,2,3,4,5,5,4,1,3,2,4,3,5,2,1,2,1,4,5,3,3,5,2,1,4,],
    [ 1,2,3,4,5,5,4,1,3,2,4,3,5,2,1,2,5,4,1,3,3,1,2,5,4,],
    [ 1,2,3,4,5,5,4,1,3,2,4,3,5,2,1,3,1,2,5,4,2,5,4,1,3,],
    [ 1,2,3,4,5,5,4,1,3,2,4,3,5,2,1,3,5,2,1,4,2,1,4,5,3,],
    [ 1,2,3,4,5,5,4,1,3,2,4,5,2,1,3,2,3,4,5,1,3,1,5,2,4,],
    [ 1,2,3,4,5,5,4,1,3,2,4,5,2,1,3,3,1,5,2,4,2,3,4,5,1,],
    [ 1,2,3,4,5,5,4,2,1,3,2,1,5,3,4,3,5,4,2,1,4,3,1,5,2,],
    [ 1,2,3,4,5,5,4,2,1,3,2,1,5,3,4,4,3,1,5,2,3,5,4,2,1,],
    [ 1,2,3,4,5,5,4,2,1,3,2,3,1,5,4,3,5,4,2,1,4,1,5,3,2,],
    [ 1,2,3,4,5,5,4,2,1,3,2,3,1,5,4,4,1,5,3,2,3,5,4,2,1,],
    [ 1,2,3,4,5,5,4,2,1,3,2,3,4,5,1,3,1,5,2,4,4,5,1,3,2,],
    [ 1,2,3,4,5,5,4,2,1,3,2,3,4,5,1,3,5,1,2,4,4,1,5,3,2,],
    [ 1,2,3,4,5,5,4,2,1,3,2,3,4,5,1,4,1,5,3,2,3,5,1,2,4,],
    [ 1,2,3,4,5,5,4,2,1,3,2,3,4,5,1,4,5,1,3,2,3,1,5,2,4,],
    [ 1,2,3,4,5,5,4,2,1,3,2,5,1,3,4,3,1,4,5,2,4,3,5,2,1,],
    [ 1,2,3,4,5,5,4,2,1,3,2,5,1,3,4,4,3,5,2,1,3,1,4,5,2,],
    [ 1,2,3,4,5,5,4,2,1,3,2,5,4,3,1,3,1,5,2,4,4,3,1,5,2,],
    [ 1,2,3,4,5,5,4,2,1,3,2,5,4,3,1,4,3,1,5,2,3,1,5,2,4,],
    [ 1,2,3,4,5,5,4,2,1,3,3,1,4,5,2,2,5,1,3,4,4,3,5,2,1,],
    [ 1,2,3,4,5,5,4,2,1,3,3,1,4,5,2,4,3,5,2,1,2,5,1,3,4,],
    [ 1,2,3,4,5,5,4,2,1,3,3,1,5,2,4,2,3,4,5,1,4,5,1,3,2,],
    [ 1,2,3,4,5,5,4,2,1,3,3,1,5,2,4,2,5,4,3,1,4,3,1,5,2,],
    [ 1,2,3,4,5,5,4,2,1,3,3,1,5,2,4,4,3,1,5,2,2,5,4,3,1,],
    [ 1,2,3,4,5,5,4,2,1,3,3,1,5,2,4,4,5,1,3,2,2,3,4,5,1,],
    [ 1,2,3,4,5,5,4,2,1,3,3,5,1,2,4,2,3,4,5,1,4,1,5,3,2,],
    [ 1,2,3,4,5,5,4,2,1,3,3,5,1,2,4,4,1,5,3,2,2,3,4,5,1,],
    [ 1,2,3,4,5,5,4,2,1,3,3,5,4,2,1,2,1,5,3,4,4,3,1,5,2,],
    [ 1,2,3,4,5,5,4,2,1,3,3,5,4,2,1,2,3,1,5,4,4,1,5,3,2,],
    [ 1,2,3,4,5,5,4,2,1,3,3,5,4,2,1,4,1,5,3,2,2,3,1,5,4,],
    [ 1,2,3,4,5,5,4,2,1,3,3,5,4,2,1,4,3,1,5,2,2,1,5,3,4,],
    [ 1,2,3,4,5,5,4,2,1,3,4,1,5,3,2,2,3,1,5,4,3,5,4,2,1,],
    [ 1,2,3,4,5,5,4,2,1,3,4,1,5,3,2,2,3,4,5,1,3,5,1,2,4,],
    [ 1,2,3,4,5,5,4,2,1,3,4,1,5,3,2,3,5,1,2,4,2,3,4,5,1,],
    [ 1,2,3,4,5,5,4,2,1,3,4,1,5,3,2,3,5,4,2,1,2,3,1,5,4,],
    [ 1,2,3,4,5,5,4,2,1,3,4,3,1,5,2,2,1,5,3,4,3,5,4,2,1,],
    [ 1,2,3,4,5,5,4,2,1,3,4,3,1,5,2,2,5,4,3,1,3,1,5,2,4,],
    [ 1,2,3,4,5,5,4,2,1,3,4,3,1,5,2,3,1,5,2,4,2,5,4,3,1,],
    [ 1,2,3,4,5,5,4,2,1,3,4,3,1,5,2,3,5,4,2,1,2,1,5,3,4,],
    [ 1,2,3,4,5,5,4,2,1,3,4,3,5,2,1,2,5,1,3,4,3,1,4,5,2,],
    [ 1,2,3,4,5,5,4,2,1,3,4,3,5,2,1,3,1,4,5,2,2,5,1,3,4,],
    [ 1,2,3,4,5,5,4,2,1,3,4,5,1,3,2,2,3,4,5,1,3,1,5,2,4,],
    [ 1,2,3,4,5,5,4,2,1,3,4,5,1,3,2,3,1,5,2,4,2,3,4,5,1,],
    [ 1,2,3,4,5,5,4,2,3,1,2,1,4,5,3,3,5,1,2,4,4,3,5,1,2,],
    [ 1,2,3,4,5,5,4,2,3,1,2,1,4,5,3,4,3,5,1,2,3,5,1,2,4,],
    [ 1,2,3,4,5,5,4,2,3,1,2,3,1,5,4,3,5,4,1,2,4,1,5,2,3,],
    [ 1,2,3,4,5,5,4,2,3,1,2,3,1,5,4,4,1,5,2,3,3,5,4,1,2,],
    [ 1,2,3,4,5,5,4,2,3,1,2,3,5,1,4,3,1,4,5,2,4,5,1,2,3,],
    [ 1,2,3,4,5,5,4,2,3,1,2,3,5,1,4,4,5,1,2,3,3,1,4,5,2,],
    [ 1,2,3,4,5,5,4,2,3,1,2,5,4,1,3,3,1,5,2,4,4,3,1,5,2,],
    [ 1,2,3,4,5,5,4,2,3,1,2,5,4,1,3,4,3,1,5,2,3,1,5,2,4,],
    [ 1,2,3,4,5,5,4,2,3,1,3,1,4,5,2,2,3,5,1,4,4,5,1,2,3,],
    [ 1,2,3,4,5,5,4,2,3,1,3,1,4,5,2,4,5,1,2,3,2,3,5,1,4,],
    [ 1,2,3,4,5,5,4,2,3,1,3,1,5,2,4,2,5,4,1,3,4,3,1,5,2,],
    [ 1,2,3,4,5,5,4,2,3,1,3,1,5,2,4,4,3,1,5,2,2,5,4,1,3,],
    [ 1,2,3,4,5,5,4,2,3,1,3,5,1,2,4,2,1,4,5,3,4,3,5,1,2,],
    [ 1,2,3,4,5,5,4,2,3,1,3,5,1,2,4,4,3,5,1,2,2,1,4,5,3,],
    [ 1,2,3,4,5,5,4,2,3,1,3,5,4,1,2,2,3,1,5,4,4,1,5,2,3,],
    [ 1,2,3,4,5,5,4,2,3,1,3,5,4,1,2,4,1,5,2,3,2,3,1,5,4,],
    [ 1,2,3,4,5,5,4,2,3,1,4,1,5,2,3,2,3,1,5,4,3,5,4,1,2,],
    [ 1,2,3,4,5,5,4,2,3,1,4,1,5,2,3,3,5,4,1,2,2,3,1,5,4,],
    [ 1,2,3,4,5,5,4,2,3,1,4,3,1,5,2,2,5,4,1,3,3,1,5,2,4,],
    [ 1,2,3,4,5,5,4,2,3,1,4,3,1,5,2,3,1,5,2,4,2,5,4,1,3,],
    [ 1,2,3,4,5,5,4,2,3,1,4,3,5,1,2,2,1,4,5,3,3,5,1,2,4,],
    [ 1,2,3,4,5,5,4,2,3,1,4,3,5,1,2,3,5,1,2,4,2,1,4,5,3,],
    [ 1,2,3,4,5,5,4,2,3,1,4,5,1,2,3,2,3,5,1,4,3,1,4,5,2,],
    [ 1,2,3,4,5,5,4,2,3,1,4,5,1,2,3,3,1,4,5,2,2,3,5,1,4,],
];

const block_pattern_list = [
    [
        [ 0,1,2,5,10 ],   
        [ 0,1,2,3,5 ],[ 0,1,2,3,6 ],[ 0,1,2,3,7 ],[ 0,1,2,3,8 ],[ 0,1,2,5,6 ],[ 0,1,2,5,7 ],[ 0,1,2,6,7 ],[ 0,1,2,6,11 ],
        [ 0,1,2,7,8 ],[ 0,1,2,7,12 ],[ 0,1,5,6,7 ],[ 0,1,6,7,8 ],[ 0,1,6,7,11 ], [ 0,1,6,7,12 ],   [ 0,1,6,11,12 ], [ 0, 1, 6, 11, 16 ],  
        [ 0,1,5,10,15 ],[ 0,5,6,10,15 ],[ 0,5,10,11,15 ],[ 0,5,10,15,16 ],[ 0,1,5,6,10 ], [ 0,1,5,10,11 ],  [ 0,5,6,10,11 ], [ 0, 5, 6, 7, 10 ],   
        [ 0,5,10,11,16 ],[ 0,5,10,11,12 ],[ 0,1,5,6,11 ],[ 0,5,6,11,16 ], [ 0,5,6,7,11 ], [ 0,5,6,11,12 ],  [ 0,5,6,7,12 ],  [ 0, 5, 6, 7, 8 ]
    ],
    [
      [ 4, 9, 14, 3, 2 ],   
      [ 4, 9, 14, 19, 3 ],  [ 4, 9, 14, 19, 8 ],  [ 4, 9, 14, 19, 13 ], [ 4, 9, 14, 19, 18 ], [ 4, 9, 14, 3, 8 ], [ 4, 9, 14, 3, 13 ],  [ 4, 9, 14, 8, 13 ], [ 4, 9, 14, 8, 7 ],   
      [ 4, 9, 14, 13, 18 ], [ 4, 9, 14, 13, 12 ], [ 4, 9, 3, 8, 13 ],   [ 4, 9, 8, 13, 18 ],  [ 4, 9, 8, 13, 7 ], [ 4, 9, 8, 13, 12 ],  [ 4, 9, 8, 7, 12 ],  [ 4, 9, 8, 7, 6 ],    
      [ 4, 9, 3, 2, 1 ],    [ 4, 3, 8, 2, 1 ],    [ 4, 3, 2, 7, 1 ],    [ 4, 3, 2, 1, 6 ],    [ 4, 9, 3, 8, 2 ],  [ 4, 9, 3, 2, 7 ],    [ 4, 3, 8, 2, 7 ],   [ 4, 3, 8, 13, 2 ],   
      [ 4, 3, 2, 7, 6 ],    [ 4, 3, 2, 7, 12 ],   [ 4, 9, 3, 8, 7 ],    [ 4, 3, 8, 7, 6 ],    [ 4, 3, 8, 13, 7 ], [ 4, 3, 8, 7, 12 ],   [ 4, 3, 8, 13, 12 ], [ 4, 3, 8, 13, 18 ]
    ],
    [
      [ 24, 23, 22, 19, 14 ], 
      [ 24, 23, 22, 21, 19 ], [ 24, 23, 22, 21, 18 ], [ 24, 23, 22, 21, 17 ], [ 24, 23, 22, 21, 16 ], [ 24, 23, 22, 19, 18 ], [ 24, 23, 22, 19, 17 ], [ 24, 23, 22, 18, 17 ], [ 24, 23, 22, 18, 13 ], 
      [ 24, 23, 22, 17, 16 ], [ 24, 23, 22, 17, 12 ], [ 24, 23, 19, 18, 17 ], [ 24, 23, 18, 17, 16 ], [ 24, 23, 18, 17, 13 ], [ 24, 23, 18, 17, 12 ], [ 24, 23, 18, 13, 12 ], [ 24, 23, 18, 13, 8 ],  
      [ 24, 23, 19, 14, 9 ],  [ 24, 19, 18, 14, 9 ],  [ 24, 19, 14, 13, 9 ],  [ 24, 19, 14, 9, 8 ],   [ 24, 23, 19, 18, 14 ], [ 24, 23, 19, 14, 13 ], [ 24, 19, 18, 14, 13 ], [ 24, 19, 18, 17, 14 ], 
      [ 24, 19, 14, 13, 8 ],  [ 24, 19, 14, 13, 12 ], [ 24, 23, 19, 18, 13 ], [ 24, 19, 18, 13, 8 ],  [ 24, 19, 18, 17, 13 ], [ 24, 19, 18, 13, 12 ], [ 24, 19, 18, 17, 12 ], [ 24, 19, 18, 17, 16 ]
    ],
    [
      [ 20, 15, 10, 21, 22 ], 
      [ 20, 15, 10, 5, 21 ],  [ 20, 15, 10, 5, 16 ],  [ 20, 15, 10, 5, 11 ],  [ 20, 15, 10, 5, 6 ],   [ 20, 15, 10, 21, 16 ], [ 20, 15, 10, 21, 11 ], [ 20, 15, 10, 16, 11 ], [ 20, 15, 10, 16, 17 ], 
      [ 20, 15, 10, 11, 6 ],  [ 20, 15, 10, 11, 12 ], [ 20, 15, 21, 16, 11 ], [ 20, 15, 16, 11, 6 ],  [ 20, 15, 16, 11, 17 ], [ 20, 15, 16, 11, 12 ], [ 20, 15, 16, 17, 12 ], [ 20, 15, 16, 17, 18 ], 
      [ 20, 15, 21, 22, 23 ], [ 20, 21, 16, 22, 23 ], [ 20, 21, 22, 17, 23 ], [ 20, 21, 22, 23, 18 ], [ 20, 15, 21, 16, 22 ], [ 20, 15, 21, 22, 17 ], [ 20, 21, 16, 22, 17 ], [ 20, 21, 16, 11, 22 ], 
      [ 20, 21, 22, 17, 18 ], [ 20, 21, 22, 17, 12 ], [ 20, 15, 21, 16, 17 ], [ 20, 21, 16, 17, 18 ], [ 20, 21, 16, 11, 17 ], [ 20, 21, 16, 17, 12 ], [ 20, 21, 16, 11, 12 ], [ 20, 21, 16, 11, 6 ]
    ]
];

const pattern_list = [
    [ 0,1,2,12,],
    [ 0,1,2,13,],
    [ 0,1,2,15,],
    [ 0,1,3,12,],
    [ 0,1,3,14,],
    [ 0,1,7,11,],
    [ 0,1,8,11,],
    [ 0,1,8,27,],
    [ 0,1,10,11,],
    [ 0,1,13,21,],
    [ 0,1,14,21,],
    [ 0,1,15,22,],
    [ 0,1,16,11,],
    [ 0,1,16,12,],
    [ 0,1,16,21,],
    [ 0,1,16,22,],
    [ 0,1,16,26,],
    [ 0,3,2,12,],
    [ 0,3,2,13,],
    [ 0,3,2,15,],
    [ 0,3,7,11,],
    [ 0,3,14,21,],
    [ 0,4,3,12,],
    [ 0,4,3,14,],
    [ 0,4,10,11,],
    [ 0,5,1,12,],
    [ 0,5,1,13,],
    [ 0,5,1,16,],
    [ 0,5,3,12,],
    [ 0,5,5,11,],
    [ 0,5,5,27,],
    [ 0,5,6,11,],
    [ 0,5,11,21,],
    [ 0,5,27,11,],
    [ 0,5,27,12,],
    [ 0,5,27,21,],
    [ 0,5,27,22,],
    [ 0,5,27,26,],
    [ 0,5,29,17,],
    [ 0,5,30,17,],
    [ 0,5,30,19,],
    [ 0,5,32,17,],
    [ 0,6,1,12,],
    [ 0,6,1,16,],
    [ 0,6,5,11,],
    [ 0,6,5,27,],
    [ 0,6,11,21,],
    [ 0,6,31,17,],
    [ 0,6,32,17,],
    [ 0,9,1,12,],
    [ 0,9,1,13,],
    [ 0,9,1,15,],
    [ 0,9,6,11,],
    [ 0,10,1,16,],
    [ 0,10,5,27,],
    [ 0,10,11,21,],
    [ 0,10,32,17,],
    [ 0,11,0,11,],
    [ 0,11,21,11,],
    [ 0,11,21,12,],
    [ 0,11,21,21,],
    [ 0,11,21,22,],
    [ 0,11,21,26,],
    [ 0,11,24,17,],
    [ 0,27,0,27,],
    [ 0,27,1,12,],
    [ 0,27,1,16,],
    [ 0,27,2,12,],
    [ 0,27,3,12,],
    [ 0,27,5,27,],
    [ 0,27,11,21,],
    [ 0,27,21,12,],
    [ 0,27,21,21,],
    [ 0,27,21,22,],
    [ 0,27,22,12,],
    [ 0,27,22,21,],
    [ 0,27,22,25,],
    [ 0,27,23,12,],
    [ 0,27,23,17,],
    [ 0,27,23,19,],
    [ 0,27,24,17,],
    [ 0,27,26,12,],
    [ 0,27,26,17,],
    [ 0,27,26,20,],
    [ 0,27,32,17,],
    [ 0,28,1,13,],
    [ 0,28,1,14,],
    [ 0,28,1,16,],
    [ 0,28,2,13,],
    [ 0,28,3,14,],
    [ 0,28,5,11,],
    [ 0,28,5,27,],
    [ 0,28,6,11,],
    [ 0,28,7,11,],
    [ 0,28,10,11,],
    [ 0,28,11,21,],
    [ 0,28,17,11,],
    [ 0,28,17,14,],
    [ 0,28,17,21,],
    [ 0,28,17,22,],
    [ 0,28,17,25,],
    [ 0,28,18,11,],
    [ 0,28,18,17,],
    [ 0,28,18,19,],
    [ 0,28,19,11,],
    [ 0,28,19,14,],
    [ 0,28,19,17,],
    [ 0,28,19,20,],
    [ 0,28,19,21,],
    [ 0,28,32,17,],
    [ 0,29,17,12,],
    [ 0,29,17,21,],
    [ 0,29,17,25,],
    [ 0,29,18,12,],
    [ 0,29,18,17,],
    [ 0,29,18,19,],
    [ 0,30,1,12,],
    [ 0,30,3,12,],
    [ 0,30,17,12,],
    [ 0,30,19,12,],
    [ 0,30,19,17,],
    [ 0,30,19,20,],
    [ 0,31,17,25,],
    [ 0,31,18,17,],
    [ 0,31,18,19,],
    [ 0,32,17,11,],
    [ 0,32,17,12,],
    [ 0,32,17,21,],
    [ 0,32,17,22,],
    [ 0,32,17,26,],
    [ 1,2,2,7,],
    [ 1,2,2,8,],
    [ 1,2,2,9,],
    [ 1,2,3,7,],
    [ 1,2,4,9,],
    [ 1,2,7,5,],
    [ 1,2,8,5,],
    [ 1,2,8,6,],
    [ 1,2,8,9,],
    [ 1,2,8,27,],
    [ 1,2,8,30,],
    [ 1,2,9,6,],
    [ 1,2,13,21,],
    [ 1,2,15,22,],
    [ 1,2,15,23,],
    [ 1,3,2,7,],
    [ 1,3,2,8,],
    [ 1,3,2,9,],
    [ 1,3,2,15,],
    [ 1,3,4,9,],
    [ 1,3,7,5,],
    [ 1,3,14,21,],
    [ 1,4,3,7,],
    [ 1,4,4,9,],
    [ 1,4,9,6,],
    [ 1,4,10,5,],
    [ 1,7,1,7,],
    [ 1,7,1,9,],
    [ 1,7,1,16,],
    [ 1,7,4,9,],
    [ 1,7,5,5,],
    [ 1,7,5,6,],
    [ 1,7,5,9,],
    [ 1,7,5,27,],
    [ 1,7,5,30,],
    [ 1,7,11,21,],
    [ 1,7,31,17,],
    [ 1,7,31,18,],
    [ 1,7,32,17,],
    [ 1,8,1,8,],
    [ 1,8,1,9,],
    [ 1,8,1,16,],
    [ 1,8,4,9,],
    [ 1,8,5,5,],
    [ 1,8,5,9,],
    [ 1,8,5,27,],
    [ 1,8,6,5,],
    [ 1,8,11,21,],
    [ 1,8,27,5,],
    [ 1,8,27,9,],
    [ 1,8,27,21,],
    [ 1,8,27,22,],
    [ 1,8,27,23,],
    [ 1,8,27,26,],
    [ 1,8,29,17,],
    [ 1,8,29,18,],
    [ 1,8,30,9,],
    [ 1,8,30,17,],
    [ 1,8,30,19,],
    [ 1,8,32,17,],
    [ 1,9,1,9,],
    [ 1,9,1,15,],
    [ 1,9,6,5,],
    [ 1,10,1,16,],
    [ 1,10,5,27,],
    [ 1,10,11,21,],
    [ 1,10,32,17,],
    [ 1,13,4,9,],
    [ 1,13,21,5,],
    [ 1,13,21,9,],
    [ 1,13,21,21,],
    [ 1,13,21,22,],
    [ 1,13,21,23,],
    [ 1,13,21,26,],
    [ 1,13,24,17,],
    [ 1,13,24,18,],
    [ 1,14,21,22,],
    [ 1,14,21,23,],
    [ 1,14,24,17,],
    [ 1,14,24,18,],
    [ 1,15,4,9,],
    [ 1,15,22,9,],
    [ 1,15,22,25,],
    [ 1,15,23,9,],
    [ 1,15,23,17,],
    [ 1,15,23,19,],
    [ 1,16,1,16,],
    [ 1,16,2,7,],
    [ 1,16,2,8,],
    [ 1,16,3,7,],
    [ 1,16,4,10,],
    [ 1,16,5,5,],
    [ 1,16,5,6,],
    [ 1,16,5,27,],
    [ 1,16,6,5,],
    [ 1,16,7,5,],
    [ 1,16,9,6,],
    [ 1,16,11,21,],
    [ 1,16,21,5,],
    [ 1,16,21,6,],
    [ 1,16,21,7,],
    [ 1,16,21,21,],
    [ 1,16,21,22,],
    [ 1,16,21,23,],
    [ 1,16,22,5,],
    [ 1,16,22,6,],
    [ 1,16,22,7,],
    [ 1,16,22,10,],
    [ 1,16,22,21,],
    [ 1,16,22,25,],
    [ 1,16,23,5,],
    [ 1,16,23,6,],
    [ 1,16,23,7,],
    [ 1,16,23,10,],
    [ 1,16,23,17,],
    [ 1,16,23,18,],
    [ 1,16,23,19,],
    [ 1,16,24,17,],
    [ 1,16,24,18,],
    [ 1,16,26,6,],
    [ 1,16,26,7,],
    [ 1,16,26,17,],
    [ 1,16,26,20,],
    [ 1,16,32,17,],
    [ 2,2,2,2,],
    [ 2,2,2,3,],
    [ 2,2,4,3,],
    [ 2,2,8,3,],
    [ 2,2,8,27,],
    [ 2,2,13,21,],
    [ 2,3,2,3,],
    [ 2,3,4,3,],
    [ 2,4,4,3,],
    [ 2,7,4,3,],
    [ 2,7,5,3,],
    [ 2,7,5,27,],
    [ 2,7,11,21,],
    [ 2,7,32,17,],
    [ 2,8,4,3,],
    [ 2,8,5,3,],
    [ 2,8,5,27,],
    [ 2,8,11,21,],
    [ 2,8,27,3,],
    [ 2,8,27,21,],
    [ 2,8,27,22,],
    [ 2,8,27,23,],
    [ 2,8,27,26,],
    [ 2,8,29,17,],
    [ 2,8,29,18,],
    [ 2,8,30,3,],
    [ 2,8,30,17,],
    [ 2,8,30,19,],
    [ 2,8,32,17,],
    [ 2,13,4,3,],
    [ 2,13,21,3,],
    [ 2,13,21,21,],
    [ 2,13,21,22,],
    [ 2,13,21,23,],
    [ 2,13,21,26,],
    [ 2,13,24,17,],
    [ 2,13,24,18,],
    [ 2,15,4,3,],
    [ 2,15,22,3,],
    [ 2,15,22,25,],
    [ 2,15,23,3,],
    [ 2,15,23,17,],
    [ 2,15,23,19,],
    [ 3,4,3,4,],
    [ 3,4,4,4,],
    [ 3,7,4,4,],
    [ 3,7,5,4,],
    [ 3,7,5,5,],
    [ 3,7,5,27,],
    [ 3,7,5,30,],
    [ 3,7,11,4,],
    [ 3,7,11,21,],
    [ 3,7,31,4,],
    [ 3,7,31,17,],
    [ 3,7,31,18,],
    [ 3,7,32,17,],
    [ 3,14,21,4,],
    [ 3,14,21,22,],
    [ 3,14,21,23,],
    [ 3,14,24,4,],
    [ 3,14,24,17,],
    [ 3,14,24,18,],
    [ 4,4,4,4,],
    [ 4,4,9,6,],
    [ 4,9,6,5,],
    [ 4,9,6,11,],
    [ 4,9,6,31,],
    [ 4,10,5,27,],
    [ 4,10,5,29,],
    [ 4,10,11,21,],
    [ 4,10,11,24,],
    [ 4,10,32,17,],
    [ 5,5,5,5,],
    [ 5,5,5,6,],
    [ 5,5,5,27,],
    [ 5,5,9,6,],
    [ 5,5,11,21,],
    [ 5,5,27,6,],
    [ 5,5,27,7,],
    [ 5,5,27,21,],
    [ 5,5,27,22,],
    [ 5,5,27,23,],
    [ 5,5,29,17,],
    [ 5,5,29,18,],
    [ 5,5,32,17,],
    [ 5,6,5,6,],
    [ 5,6,5,27,],
    [ 5,6,11,21,],
    [ 5,6,32,17,],
    [ 5,11,21,6,],
    [ 5,11,21,7,],
    [ 5,11,21,21,],
    [ 5,11,21,22,],
    [ 5,11,21,23,],
    [ 5,11,24,17,],
    [ 5,11,24,18,],
    [ 5,27,5,27,],
    [ 5,27,9,6,],
    [ 5,27,11,21,],
    [ 5,27,21,6,],
    [ 5,27,21,7,],
    [ 5,27,21,21,],
    [ 5,27,21,22,],
    [ 5,27,21,23,],
    [ 5,27,22,6,],
    [ 5,27,22,7,],
    [ 5,27,22,10,],
    [ 5,27,22,21,],
    [ 5,27,22,25,],
    [ 5,27,23,6,],
    [ 5,27,23,7,],
    [ 5,27,23,10,],
    [ 5,27,23,17,],
    [ 5,27,23,18,],
    [ 5,27,23,19,],
    [ 5,27,24,17,],
    [ 5,27,24,18,],
    [ 5,27,26,6,],
    [ 5,27,26,7,],
    [ 5,27,26,17,],
    [ 5,27,26,20,],
    [ 5,27,32,17,],
    [ 5,29,17,6,],
    [ 5,29,17,7,],
    [ 5,29,17,10,],
    [ 5,29,17,21,],
    [ 5,29,17,25,],
    [ 5,29,18,6,],
    [ 5,29,18,7,],
    [ 5,29,18,10,],
    [ 5,29,18,17,],
    [ 5,29,18,18,],
    [ 5,29,18,19,],
    [ 5,30,9,6,],
    [ 5,30,17,6,],
    [ 5,30,17,7,],
    [ 5,30,19,6,],
    [ 5,30,19,7,],
    [ 5,30,19,17,],
    [ 5,30,19,20,],
    [ 5,32,17,6,],
    [ 5,32,17,7,],
    [ 5,32,17,21,],
    [ 5,32,17,22,],
    [ 5,32,17,23,],
    [ 6,11,21,9,],
    [ 6,11,21,21,],
    [ 6,11,21,22,],
    [ 6,11,21,23,],
    [ 6,11,21,26,],
    [ 6,11,24,17,],
    [ 6,11,24,18,],
    [ 6,31,17,9,],
    [ 6,31,17,25,],
    [ 6,31,18,9,],
    [ 6,31,18,17,],
    [ 6,31,18,19,],
    [ 6,32,17,9,],
    [ 6,32,17,21,],
    [ 6,32,17,22,],
    [ 6,32,17,23,],
    [ 6,32,17,26,],
    [ 7,11,21,21,],
    [ 7,11,21,22,],
    [ 7,11,21,23,],
    [ 7,11,21,26,],
    [ 7,11,24,17,],
    [ 7,11,24,18,],
    [ 7,31,17,25,],
    [ 7,31,18,17,],
    [ 7,31,18,19,],
    [ 7,32,17,21,],
    [ 7,32,17,22,],
    [ 7,32,17,23,],
    [ 7,32,17,26,],
    [ 8,27,26,20,],
    [ 8,30,19,20,],
    [ 10,11,21,22,],
    [ 10,11,21,23,],
    [ 10,11,24,17,],
    [ 10,11,24,18,],
    [ 10,32,17,22,],
    [ 10,32,17,23,],
    [ 11,21,11,21,],
    [ 11,21,21,21,],
    [ 11,21,21,22,],
    [ 11,21,21,23,],
    [ 11,21,22,21,],
    [ 11,21,22,25,],
    [ 11,21,23,17,],
    [ 11,21,23,18,],
    [ 11,21,23,19,],
    [ 11,21,24,17,],
    [ 11,21,24,18,],
    [ 11,21,26,17,],
    [ 11,21,26,20,],
    [ 11,21,32,17,],
    [ 11,24,17,21,],
    [ 11,24,17,25,],
    [ 11,24,18,17,],
    [ 11,24,18,18,],
    [ 11,24,18,19,],
    [ 13,21,26,20,],
    [ 14,21,22,25,],
    [ 14,21,23,17,],
    [ 14,21,23,19,],
    [ 14,24,17,25,],
    [ 14,24,18,17,],
    [ 14,24,18,19,],
    [ 15,22,25,20,],
    [ 15,23,19,20,],
    [ 17,21,21,23,],
    [ 17,21,21,24,],
    [ 17,21,21,32,],
    [ 17,21,22,24,],
    [ 17,21,22,25,],
    [ 17,21,22,32,],
    [ 17,21,23,18,],
    [ 17,21,23,19,],
    [ 17,21,23,32,],
    [ 17,21,24,18,],
    [ 17,21,26,20,],
    [ 17,22,21,23,],
    [ 17,22,21,32,],
    [ 17,22,24,18,],
    [ 17,22,25,18,],
    [ 17,22,25,20,],
    [ 17,22,25,32,],
    [ 17,23,17,23,],
    [ 17,23,17,25,],
    [ 17,23,17,32,],
    [ 17,23,18,18,],
    [ 17,23,18,19,],
    [ 17,23,18,32,],
    [ 17,23,19,18,],
    [ 17,23,19,20,],
    [ 17,23,19,32,],
    [ 17,24,17,24,],
    [ 17,24,17,25,],
    [ 17,24,17,32,],
    [ 17,24,18,18,],
    [ 17,24,18,19,],
    [ 17,24,18,32,],
    [ 17,25,17,25,],
    [ 17,25,17,31,],
    [ 17,25,18,18,],
    [ 17,25,18,19,],
    [ 17,25,20,18,],
    [ 17,25,20,19,],
    [ 17,25,20,20,],
    [ 17,25,20,23,],
    [ 17,25,20,24,],
    [ 17,25,20,29,],
    [ 17,25,20,31,],
    [ 17,25,21,23,],
    [ 17,25,21,24,],
    [ 17,25,24,18,],
    [ 17,26,17,32,],
    [ 17,26,20,32,],
    [ 17,31,18,19,],
    [ 17,32,17,32,],
    [ 18,18,18,18,],
    [ 18,18,18,19,],
    [ 18,18,19,20,],
    [ 18,18,19,24,],
    [ 18,19,18,19,],
    [ 18,19,20,19,],
    [ 18,19,20,20,],
    [ 18,19,20,23,],
    [ 18,19,20,24,],
    [ 18,19,20,29,],
    [ 18,19,20,31,],
    [ 18,19,21,23,],
    [ 18,19,21,24,],
    [ 19,20,19,20,],
    [ 19,20,20,20,],
    [ 19,20,20,23,],
    [ 19,20,21,23,],
    [ 19,20,27,23,],
    [ 19,21,21,23,],
    [ 20,20,20,20,],
    [ 20,20,22,25,],
    [ 20,21,22,25,],
    [ 20,27,22,25,],
    [ 21,21,21,21,],
    [ 21,21,21,22,],
    [ 21,21,22,25,],
    [ 21,22,21,22,],
];
